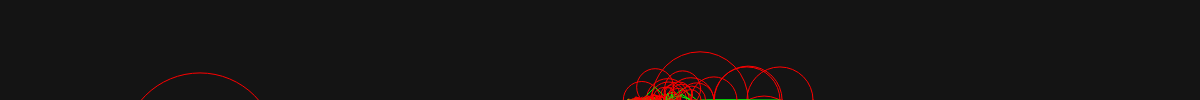
Frame 1 (no input)
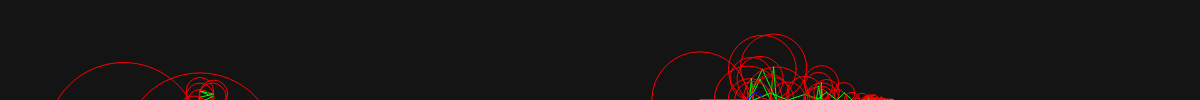
Frame 60 (no input)
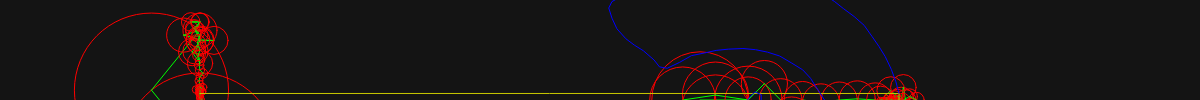
Frame 120 (the mouse pressed at the canvas centre since frame 60)

The p5.js sketch that drew these frames (run headless with seeded random() and noise() and a simulated clock; from frame 60 on, the mouse is pressed at the canvas centre):

// p5.js sketch
// ── sketch.js
/*

    P5.js transpose le fonctionnement de processing 5 en javascript,
    Il faut donc déclarer les variables et les fonctions, puis la
    fonction setup(), qui est appelée en première, et enfin la fonction
    draw, qui est appelée en boucle.

*/

// VARIABLES

var cheminX = [];
var cheminY = [];
var fourierX;
var fourierY;
var time = 0;
var path = [];
var precision = 2;

// SETUP

function setup() {
    // La page est vide, on crée donc un canva qui a la taille de la page.
    createCanvas(document.body.clientWidth, document.body.clientHeight);

    // La constante skip définit la précision (plus skip est grande, moins le tracé est précis)
    const skip = 10;
    var selectedDraw = drawing; // la variable qui stocke le chemin a dessiner.
    for (i = 0; i < selectedDraw.length; i += skip) {
        // On sépare les x et les y dans deux tableaux différents.
        cheminX.push(selectedDraw[i].x);
        cheminY.push(selectedDraw[i].y);
    }
    // On calcule les transformée de Fourier pour x et y.
    fourierX = dft(cheminX);
    fourierY = dft(cheminY);

    fourierX.sort((a, b) => b.amp - a.amp);
    fourierY.sort((a, b) => b.amp - a.amp);
}

function epiCycles(x, y, rotation, fourier) {
    for (let i = 0; i < fourier.length / precision; i++) {
        let prevx = x;
        let prevy = y;
        let freq = fourier[i].freq;
        let radius = fourier[i].amp;
        let phase = fourier[i].phase;
        x += radius * cos(freq * time + phase + rotation);
        y += radius * sin(freq * time + phase + rotation);

        // Dessin des cercles sur le coté
        stroke(255, 100);
        noFill();
        stroke(255, 0, 0);
        // Les cercles des épicycles, en haut et à gauche.
        ellipse(prevx, prevy, radius * 2);
        stroke(0, 255, 0);
        // Les lignes dans les cercles.
        line(prevx, prevy, x, y);
        stroke(255);
    }
    return createVector(x, y);
}

// DRAW

function draw() {
    background(20);

    let xVector = epiCycles(width / 2 + 100, 100, 0, fourierX);
    let yVector = epiCycles(200, height / 2 + 100, HALF_PI, fourierY);
    let v = createVector(xVector.x, yVector.y);
    path.unshift(v);
    stroke(200, 200, 0); // jaune
    //Les deux lignes
    line(xVector.x, xVector.y, v.x, v.y);
    line(yVector.x, yVector.y, v.x, v.y);

    beginShape();
    noFill();
    for (let i = 0; i < path.length; i++) {
        vertex(path[i].x, path[i].y);
    }
    stroke(0, 0, 255);
    endShape(); // C'est cette ligne qui affiche tout le dessin.
    stroke(255);

    const dt = TWO_PI / fourierY.length;
    time += dt;

    if (time > TWO_PI * 2) {
        // noLoop();
        time = 0;
        path = [];
    }
}

// ── codingtrain.js
/*

    Les Coordonnées par modèles, avec le nom du modèle, ainsi qu'un tableau de coordonnées vide, pour le chemin qu'entrera l'utilisateur

*/

var drawing = [
  { x: -75.23920093800275, y: -9.276916512631997 },
  { x: -73.99534065831229, y: -9.582732689485699 },
  { x: -72.74106439694725, y: -9.89162195029445 },
  { x: -71.4876893765498, y: -10.200732827734575 },
  { x: -70.23509740158319, y: -10.510035772921889 },
  { x: -68.98192922337502, y: -10.820003568003328 },
  { x: -67.72920427842959, y: -11.130281626368685 },
  { x: -66.47577016026378, y: -11.44115066241771 },
  { x: -65.22337025304437, y: -11.752211766213923 },
  { x: -63.97037936814129, y: -12.063908171020076 },
  { x: -62.718127205342796, y: -12.376092132415248 },
  { x: -61.46532838818692, y: -12.689014815915003 },
  { x: -60.21245569882057, y: -13.002602349308878 },
  { x: -58.96055812263228, y: -13.316706988175959 },
  { x: -57.708867388633266, y: -13.631609446915984 },
  { x: -56.45698458688706, y: -13.947679086581244 },
  { x: -55.205279078445955, y: -14.26490113272965 },
  { x: -53.95457823206708, y: -14.583246036477012 },
  { x: -52.703685317941016, y: -14.903703685443475 },
  { x: -51.4546244346343, y: -15.226096786323936 },
  { x: -50.20482482922301, y: -15.552168723285197 },
  { x: -48.95740390898846, y: -15.881313744201512 },
  { x: -47.70490058067441, y: -16.19289195347093 },
  { x: -46.448230859690526, y: -16.486223726757242 },
  { x: -45.188059595930945, y: -16.76634714881368 },
  { x: -43.92584945916273, y: -17.036571694668755 },
  { x: -42.66235394593253, y: -17.29898056065738 },
  { x: -41.39749918402992, y: -17.555272807620092 },
  { x: -40.131196526802334, y: -17.806852007555587 },
  { x: -38.863977854165064, y: -18.05438301035799 },
  { x: -37.596847828180344, y: -18.298604538131876 },
  { x: -36.32874268901758, y: -18.540255312981827 },
  { x: -35.0599579255186, y: -18.77966037263386 },
  { x: -33.79075947764106, y: -19.017455018097905 },
  { x: -32.52221110521555, y: -19.25356537716351 },
  { x: -31.253544537253305, y: -19.488479006419706 },
  { x: -29.984612029333412, y: -19.72252094359249 },
  { x: -28.71429072385691, y: -19.956178745270893 },
  { x: -27.44445697496943, y: -20.189023952634262 },
  { x: -26.175494918165356, y: -20.42161799448207 },
  { x: -24.905306582667677, y: -20.654108615235238 },
  { x: -23.63604903702177, y: -20.886436717125402 },
  { x: -22.36623006257638, y: -21.118853465668114 },
  { x: -21.096662253646553, y: -21.351462281958014 },
  { x: -19.826444369264692, y: -21.584440459300207 },
  { x: -18.556994755871592, y: -21.817581155505405 },
  { x: -17.28748604471013, y: -22.051224182741716 },
  { x: -16.017755716917293, y: -22.285472962103785 },
  { x: -14.74892663009204, y: -22.5201649747286 },
  { x: -13.479875926635414, y: -22.75555138613172 },
  { x: -12.210618380989507, y: -22.99172084296569 },
  { x: -10.94184839193262, y: -23.22859947302006 },
  { x: -9.672413552981615, y: -23.466423667368293 },
  { x: -8.404175443840026, y: -23.70494226049483 },
  { x: -7.135878236930072, y: -23.944332545704768 },
  { x: -5.867004826778547, y: -24.178699520603566 },
  { x: -4.596609649091586, y: -24.405369011172652 },
  { x: -3.324899546058476, y: -24.625286581705883 },
  { x: -2.0526575631100683, y: -24.83922050319202 },
  { x: -0.7790415570471436, y: -25.04773220443055 },
  { x: 0.4963769309509546, y: -25.25179679859951 },
  { x: 1.7707464335605503, y: -25.45110402241498 },
  { x: 3.0469036436632275, y: -25.646658537939192 },
  { x: 4.323592733681202, y: -25.83862286403514 },
  { x: 5.599735169341788, y: -26.027085647355396 },
  { x: 6.877030011485517, y: -26.21253444448896 },
  { x: 8.154768086891993, y: -26.395102225414664 },
  { x: 9.433097139982134, y: -26.57502538120598 },
  { x: 10.711780779682472, y: -26.7524664307259 },
  { x: 11.990449644940718, y: -26.927395825090258 },
  { x: 13.26953219457753, y: -27.100109053140876 },
  { x: 14.54889545861408, y: -27.270783408182858 },
  { x: 15.829233835828676, y: -27.439433664658292 },
  { x: 17.109232400875165, y: -27.60617801810391 },
  { x: 18.38983671804741, y: -27.771090340730176 },
  { x: 19.66982050865181, y: -27.934200181421264 },
  { x: 20.95038050249778, y: -28.095625735713913 },
  { x: 22.231014368554202, y: -28.25555907135531 },
  { x: 23.512327858946843, y: -28.413852443924547 },
  { x: 24.792858303908634, y: -28.570653597842526 },
  { x: 26.07427521539591, y: -28.726095503088086 },
  { x: 27.355633029114827, y: -28.880074738566574 },
  { x: 28.637729564938322, y: -29.032842469793557 },
  { x: 29.920092040719464, y: -29.18435437344275 },
  { x: 31.202159027658777, y: -29.334418381766973 },
  { x: 32.48493518781848, y: -29.483344758050144 },
  { x: 33.76717946806289, y: -29.63104485563971 },
  { x: 35.04951239495985, y: -29.777577772304042 },
  { x: 36.331904419625175, y: -29.9228400869485 },
  { x: 37.61533065523691, y: -30.067053416204452 },
  { x: 38.8976044843655, y: -30.210025692324713 },
  { x: 40.180942073324694, y: -30.351993306382745 },
  { x: 41.463836429021136, y: -30.49279373951554 },
  { x: 42.747055822443585, y: -30.632397442838922 },
  { x: 44.03089574243389, y: -30.77089306300543 },
  { x: 45.314410624698176, y: -30.908177178920432 },
  { x: 46.59801415361501, y: -31.044294113910198 },
  { x: 47.88129264480583, y: -31.179096123553812 },
  { x: 49.16557579805888, y: -31.312391140104083 },
  { x: 50.44953391358591, y: -31.443898449161274 },
  { x: 51.73833804611899, y: -31.51753426854573 },
  { x: 53.02817638959848, y: -31.56809240938313 },
  { x: 54.31822157526724, y: -31.618650550220536 },
  { x: 55.60885773861967, y: -31.669238239942118 },
  { x: 56.898577886562414, y: -31.719781606337428 },
  { x: 58.18862307223119, y: -31.77035452161692 },
  { x: 59.47881600232087, y: -31.82092743689641 },
  { x: 60.7690975790631, y: -31.871500352175907 },
  { x: 62.05834494485892, y: -31.922028944129124 },
  { x: 63.348626521601155, y: -31.972601859408616 },
  { x: 63.86635252137445, y: -32.90184039475881 },
  { x: 64.08259125582687, y: -34.17465858094878 },
  { x: 64.29874134362676, y: -35.4468857894551 },
  { x: 64.5149209803108, y: -36.719231193498146 },
  { x: 64.73113016587905, y: -37.99193118415139 },
  { x: 64.94728025367894, y: -39.264158392657706 },
  { x: 65.16348943924717, y: -40.536725413332135 },
  { x: 65.37987591812052, y: -41.81035619383715 },
  { x: 65.59605555480458, y: -43.08281979341693 },
  { x: 65.32721980650611, y: -43.774559172144905 },
  { x: 64.11187420005238, y: -43.33475357996262 },
  { x: 62.89889250433333, y: -42.89577535653747 },
  { x: 61.6853198309306, y: -42.45660506536513 },
  { x: 60.470978886539115, y: -42.01715405979305 },
  { x: 59.256667491031806, y: -41.57768827977888 },
  { x: 58.04333120870255, y: -41.138606635259094 },
  { x: 56.82966988864727, y: -40.69939202076048 },
  { x: 57.2427041917596, y: -41.5190337446753 },
  { x: 57.97235478889458, y: -42.58396075619459 },
  { x: 58.70250771706067, y: -43.64958216649219 },
  { x: 59.43198102089055, y: -44.71421368916966 },
  { x: 60.16118838476278, y: -45.77846107635274 },
  { x: 60.89107537297122, y: -46.84369835115597 },
  { x: 61.62108055671639, y: -47.90911291926428 },
  { x: 62.35055386054627, y: -48.973744441941754 },
  { x: 63.080027164376155, y: -50.038390739061306 },
  { x: 63.27333596470244, y: -51.26939725413211 },
  { x: 63.27259724259786, y: -52.55997431971617 },
  { x: 63.27185852049328, y: -53.850669580836964 },
  { x: 63.2711197983887, y: -55.14171942856796 },
  { x: 63.270381076284124, y: -56.4318237120051 },
  { x: 63.26964235417954, y: -57.72228258205242 },
  { x: 63.26890363207497, y: -59.01368701639362 },
  { x: 63.26816490997039, y: -60.30438227751441 },
  { x: 62.25818404858969, y: -60.159725714995716 },
  { x: 61.04357716424055, y: -59.72382057552561 },
  { x: 59.82784742229245, y: -59.28753130056113 },
  { x: 58.6134473801326, y: -58.851714807743576 },
  { x: 57.39827906698398, y: -58.41561760052629 },
  { x: 56.183553987098115, y: -57.979682912171995 },
  { x: 54.96806063622348, y: -57.54346750941798 },
  { x: 53.75389698513709, y: -57.107724888810885 },
  { x: 52.53884686752521, y: -56.67167200491988 },
  { x: 51.324121787639335, y: -56.23573731656558 },
  { x: 50.109721745479476, y: -55.79992082374804 },
  { x: 48.894228394604845, y: -55.36370542099401 },
  { x: 47.680182939055186, y: -54.92800712371319 },
  { x: 46.46489643036984, y: -54.49186559316963 },
  { x: 45.728597334293646, y: -53.794571024215216 },
  { x: 46.02172226539068, y: -52.5367488967482 },
  { x: 46.31458125653006, y: -51.28021214574315 },
  { x: 46.60744024766944, y: -50.023660620296006 },
  { x: 46.90035833657719, y: -48.766754508238655 },
  { x: 47.19321732771657, y: -47.51009956169687 },
  { x: 47.48616496550851, y: -46.253208224081625 },
  { x: 47.77905350553207, y: -44.99642030756101 },
  { x: 48.072001143324, y: -43.73941077440902 },
  { x: 48.364948781115935, y: -42.48240124125704 },
  { x: 48.65798506556042, y: -41.22505189593695 },
  { x: 48.950991801120715, y: -39.967805971711506 },
  { x: 49.24393943891264, y: -38.71079643855952 },
  { x: 49.53691662558876, y: -37.45378690540753 },
  { x: 49.82998245891743, y: -36.196201169013975 },
  { x: 50.122930096709354, y: -34.93919163586199 },
  { x: 50.41590728338547, y: -33.68218210271001 },
  { x: 50.7088549211774, y: -32.42517256955802 },
  { x: 51.27247033808715, y: -31.518627577260506 },
  { x: 52.56287011036612, y: -31.555608005815742 },
  { x: 53.85291529603489, y: -31.592588434370978 },
  { x: 55.14307867724039, y: -31.629568862926217 },
  { x: 56.43371484059281, y: -31.66656406592354 },
  { x: 57.72423280840851, y: -31.703544494478777 },
  { x: 59.01439618961401, y: -31.74052492303401 },
  { x: 60.30444137528278, y: -31.777505351589244 },
  { x: 61.594486560951545, y: -31.81447100570239 },
  { x: 62.885240919840705, y: -31.851466208699716 },
  { x: 64.17528610550947, y: -31.888446637254955 },
  { x: 65.46544948671497, y: -31.92542706581019 },
  { x: 66.75564241680466, y: -31.962407494365422 },
  { x: 68.04627858015708, y: -31.999387922920658 },
  { x: 69.33667835243605, y: -32.036383125917986 },
  { x: 70.62672353810481, y: -32.073348780031125 },
  { x: 71.91700511484704, y: -32.11034398302846 },
  { x: 73.20716849605255, y: -32.147309637141596 },
  { x: 74.4979228549417, y: -32.18430484013893 },
  { x: 75.17606974694542, y: -31.52115400685817 },
  { x: 75.3121719074931, y: -30.237653899035976 },
  { x: 75.44830361692496, y: -28.954050370119138 },
  { x: 75.58443532635681, y: -27.670417292318117 },
  { x: 75.72053748690449, y: -26.387050154474746 },
  { x: 75.85661009856798, y: -25.10377166328393 },
  { x: 75.99268271023146, y: -23.82052272097729 },
  { x: 76.1288439685475, y: -22.5366680265449 },
  { x: 76.264916580211, y: -21.253404309796167 },
  { x: 76.40101874075867, y: -19.97014059304744 },
  { x: 76.53709135242215, y: -18.68687687629871 },
  { x: 76.67319351296983, y: -17.40361315954998 },
  { x: 76.8093252224017, y: -16.11987666065432 },
  { x: 76.94539783406518, y: -14.836731139442325 },
  { x: 77.08147044572868, y: -13.553467422693595 },
  { x: 77.21760215516052, y: -12.269849119334667 },
  { x: 77.35376341347657, y: -10.985772808270902 },
  { x: 77.48986557402425, y: -9.702272700448706 },
  { x: 77.62596773457192, y: -8.418772592626512 },
  { x: 77.7620698951196, y: -7.13539068034105 },
  { x: 77.89817205566726, y: -5.8518905725188555 },
  { x: 78.03433331398331, y: -4.56791768254973 },
  { x: 78.17043547453098, y: -3.2844914469379933 },
  { x: 78.30656718396283, y: -2.0009765646737065 },
  { x: 78.44266934451052, y: -0.7173730357568712 },
  { x: 78.57883060282656, y: 0.5664816586755216 },
  { x: 78.71493276337422, y: 1.8499817664977163 },
  { x: 78.8510053750377, y: 3.1331272877097125 },
  { x: 78.98713708446957, y: 4.41674559106864 },
  { x: 79.12329834278562, y: 5.700703706595674 },
  { x: 79.2593709544491, y: 6.984100393323228 },
  { x: 79.39547311499678, y: 8.267467531166597 },
  { x: 79.53157527554444, y: 9.55084944345206 },
  { x: 79.6677069849763, y: 10.834467746810986 },
  { x: 79.80380914552397, y: 12.118086050169916 },
  { x: 79.93994085495584, y: 13.401586157992108 },
  { x: 80.07604301550352, y: 14.685086265814304 },
  { x: 80.21217472493537, y: 15.96870456917323 },
  { x: 80.34830643436722, y: 17.252662684700265 },
  { x: 80.48440859491488, y: 18.536044596985725 },
  { x: 80.62051075546258, y: 19.81942650927119 },
  { x: 80.75661291601025, y: 21.102690226019917 },
  { x: 80.89274462544209, y: 22.38666311598904 },
  { x: 81.02884678598978, y: 23.669926832737776 },
  { x: 81.16494894653745, y: 24.9535451360967 },
  { x: 81.3010806559693, y: 26.237045243918896 },
  { x: 81.43721236540117, y: 27.520781742814552 },
  { x: 81.57337362371719, y: 28.804739858341588 },
  { x: 81.70947578426488, y: 30.088121770627048 },
  { x: 81.84551884704418, y: 31.371252517396954 },
  { x: 81.98168010536023, y: 32.655107211829346 },
  { x: 82.11784136367626, y: 33.939080101798474 },
  { x: 82.25391397533976, y: 35.2223438185472 },
  { x: 82.39004568477161, y: 36.505843926369394 },
  { x: 82.52614784531927, y: 37.789447455286236 },
  { x: 82.6623386525195, y: 39.07353854079209 },
  { x: 82.79844081306719, y: 40.357038648614285 },
  { x: 82.93454297361485, y: 41.640538756436484 },
  { x: 83.07064513416253, y: 42.92403886425867 },
  { x: 83.2067472947102, y: 44.20753897208087 },
  { x: 83.34293810191042, y: 45.49161528314464 },
  { x: 83.4790402624581, y: 46.774997195430096 },
  { x: 83.6150833252374, y: 48.05802452110537 },
  { x: 83.75154007239529, y: 49.341849666653566 },
  { x: 83.894586220726, y: 50.624950864539294 },
  { x: 84.03763236905671, y: 51.90781567135155 },
  { x: 84.18064896850325, y: 53.1906952526059 },
  { x: 84.32366556794977, y: 54.4733236683447 },
  { x: 84.46674126516469, y: 55.75654306176715 },
  { x: 84.6097874134954, y: 57.03964425965287 },
  { x: 84.75277446405775, y: 58.32215447985493 },
  { x: 84.89579106350429, y: 59.60490109113045 },
  { x: 85.03880766295083, y: 60.88776589794271 },
  { x: 85.18188336016574, y: 62.17086709582843 },
  { x: 85.32487041072808, y: 63.45337731603049 },
  { x: 85.4679165590588, y: 64.73636031837948 },
  { x: 85.61093315850533, y: 66.01934332072847 },
  { x: 85.75400885572023, y: 67.30256271415092 },
  { x: 85.89708455293514, y: 68.58578210757337 },
  { x: 86.04010115238168, y: 69.86852871884889 },
  { x: 86.18308820294402, y: 71.15103893905096 },
  { x: 86.32616390015893, y: 72.4342583324734 },
  { x: 86.46918049960546, y: 73.71700494374893 },
  { x: 86.61213800128364, y: 74.99927877287753 },
  { x: 86.75518414961434, y: 76.28226177522652 },
  { x: 86.89820074906088, y: 77.56500838650203 },
  { x: 87.04127644627579, y: 78.84834597546123 },
  { x: 87.18426349683813, y: 80.13097439120003 },
  { x: 87.32733919405304, y: 81.41407558908575 },
  { x: 87.47032624461539, y: 82.69670400482453 },
  { x: 87.6134019418303, y: 83.98004159378372 },
  { x: 87.756448090161, y: 85.26302459613271 },
  { x: 87.89949423849173, y: 86.54585985406078 },
  { x: 88.04251083793827, y: 87.82857691645212 },
  { x: 88.18555698626898, y: 89.11161901656948 },
  { x: 88.3286031345997, y: 90.39463156780265 },
  { x: 88.47159018516204, y: 91.677348630194 },
  { x: 88.61463633349277, y: 92.96015433923789 },
  { x: 88.7576824818235, y: 94.24328508600779 },
  { x: 88.9007286301542, y: 95.52629763724096 },
  { x: 89.04371568071656, y: 96.80868966190629 },
  { x: 89.18667318239473, y: 98.09114078433997 },
  { x: 89.32971933072544, y: 99.37400559115223 },
  { x: 89.47279502794035, y: 100.65725453345887 },
  { x: 89.61578207850269, y: 101.93991249808184 },
  { x: 89.75879867794923, y: 103.22248181605228 },
  { x: 89.90181527739576, y: 104.50543526951708 },
  { x: 90.04489097461067, y: 105.7886842118237 },
  { x: 90.1879075740572, y: 107.07146037198342 },
  { x: 90.33095372238793, y: 108.3544433743324 },
  { x: 90.47399987071863, y: 109.63745592556559 },
  { x: 90.61701647016518, y: 110.92023208572529 },
  { x: 90.7600626184959, y: 112.20321508807429 },
  { x: 90.9031087668266, y: 113.48619809042327 },
  { x: 91.04615491515733, y: 114.7690924461197 },
  { x: 91.18914196571968, y: 116.05166176409014 },
  { x: 91.3321881140504, y: 117.3346743153233 },
  { x: 91.4752638112653, y: 118.61789370874577 },
  { x: 91.61825086182766, y: 119.90052212448454 },
  { x: 91.76126746127419, y: 121.18320963799171 },
  { x: 91.90434315848908, y: 122.46657677583508 },
  { x: 92.04735975793564, y: 123.74935293599478 },
  { x: 92.19040590626634, y: 125.03242458499633 },
  { x: 92.33342250571287, y: 126.31514164738766 },
  { x: 92.47643910515943, y: 127.59785870977902 },
  { x: 92.61951480237431, y: 128.881166749854 },
  { x: 92.76253140182085, y: 130.16400200778207 },
  { x: 92.84665707509033, y: 130.91817817878908 },
  { x: 92.70384731783308, y: 129.63513607867174 },
  { x: 92.56094891392328, y: 128.35165074529164 },
  { x: 92.41813915666602, y: 127.06896323178447 },
  { x: 92.27532939940876, y: 125.7861279738564 },
  { x: 92.13251964215152, y: 124.50329271592832 },
  { x: 91.98968033601007, y: 123.22010287139005 },
  { x: 91.84684102986864, y: 121.93717896680944 },
  { x: 91.7040312726114, y: 120.65425506222881 },
  { x: 91.56122151535413, y: 119.3714789020691 },
  { x: 91.41838220921271, y: 118.08852544860429 },
  { x: 91.27554290307127, y: 116.80533560406603 },
  { x: 91.13273314581402, y: 115.52250034613796 },
  { x: 90.98989383967258, y: 114.23951734378898 },
  { x: 90.84708408241534, y: 112.9566525369767 },
  { x: 90.70427432515807, y: 111.67372863239608 },
  { x: 90.561494116785, y: 110.39136615661494 },
  { x: 90.41868435952775, y: 109.1085013498027 },
  { x: 90.2758450533863, y: 107.82542970080114 },
  { x: 90.13303529612905, y: 106.5425648939889 },
  { x: 89.99019598998763, y: 105.25943414721898 },
  { x: 89.84735668384619, y: 103.97656934040673 },
  { x: 89.70457647547312, y: 102.69385227801538 },
  { x: 89.56176671821586, y: 101.41107611785567 },
  { x: 89.41889786319024, y: 100.12788627331742 },
  { x: 89.276088105933, y: 98.84505101538934 },
  { x: 89.13327834867574, y: 97.56224530634545 },
  { x: 88.99049814030268, y: 96.2795282439541 },
  { x: 88.84762928527705, y: 94.99624975276328 },
  { x: 88.7048195280198, y: 93.71365088590868 },
  { x: 88.56206886853091, y: 92.43122931235916 },
  { x: 88.41922956238948, y: 91.14827585889437 },
  { x: 88.27641980513222, y: 89.86538150319792 },
  { x: 88.13352140122241, y: 88.58171887651271 },
  { x: 87.99074119284934, y: 87.29912000965813 },
  { x: 87.8479314355921, y: 86.01640294726677 },
  { x: 87.70509212945065, y: 84.73324265161268 },
  { x: 87.56219372554087, y: 83.44981641600094 },
  { x: 87.4194135171678, y: 82.16712890249379 },
  { x: 87.27663330879471, y: 80.88470732894427 },
  { x: 87.13388264930585, y: 79.6024039509315 },
  { x: 86.99110244093275, y: 78.31974598630852 },
  { x: 86.84829268367551, y: 77.0371766683381 },
  { x: 86.70545337753408, y: 75.75401637268402 },
  { x: 86.56270271804519, y: 74.47171299467124 },
  { x: 86.41986341190375, y: 73.18867089455388 },
  { x: 86.27702410576232, y: 71.90545150113142 },
  { x: 86.13418479962087, y: 70.62255714543498 },
  { x: 85.99137504236363, y: 69.33978098527528 },
  { x: 85.84856528510637, y: 68.05697527623138 },
  { x: 85.70569643008075, y: 66.7736376872722 },
  { x: 85.56291622170768, y: 65.49097972264923 },
  { x: 85.42007691556626, y: 64.20784897587933 },
  { x: 85.27726715830899, y: 62.925102364603795 },
  { x: 85.13439830328338, y: 61.64167612899207 },
  { x: 85.21565773478709, y: 60.56512163154669 },
  { x: 86.50570292045586, y: 60.60188044347055 },
  { x: 87.79562991058789, y: 60.63860970651023 },
  { x: 89.08605923175104, y: 60.675338969549905 },
  { x: 90.37645900403, y: 60.71209778147377 },
  { x: 91.66656328746713, y: 60.74882704451345 },
  { x: 92.95693351086193, y: 60.78558585643731 },
  { x: 94.24733328314089, y: 60.82231511947698 },
  { x: 95.53808764203004, y: 60.85907393140084 },
  { x: 96.82828057211972, y: 60.89580319444053 },
  { x: 98.11811891559921, y: 60.93253245748021 },
  { x: 99.4086368834149, y: 60.96929126940407 },
  { x: 100.69903665569386, y: 61.00605008132793 },
  { x: 101.98934778132029, y: 61.0427793443676 },
  { x: 103.27948161364161, y: 61.07950860740729 },
  { x: 104.56964499484711, y: 61.116267419331145 },
  { x: 105.8598083760526, y: 61.152996682370826 },
  { x: 107.15026724609993, y: 61.1897259454105 },
  { x: 108.44054882284217, y: 61.22648475733436 },
  { x: 109.73041671520583, y: 61.263214020374036 },
  { x: 111.02075738971642, y: 61.299943283413725 },
  { x: 112.31139355306885, y: 61.336702095337586 },
  { x: 113.6013205432009, y: 61.37343135837726 },
  { x: 114.89115888668037, y: 61.410160621416935 },
  { x: 116.18120407234913, y: 61.44688988445662 },
  { x: 117.47184023570156, y: 61.483648696380484 },
  { x: 118.7617672258336, y: 61.52037795942016 },
  { x: 119.06263396458662, y: 60.61523653912135 },
  { x: 118.96231550278476, y: 59.32814624187089 },
  { x: 118.86196749209873, y: 58.04102639573625 },
  { x: 118.76167857918105, y: 56.75402474513836 },
  { x: 118.66136011737919, y: 55.46702309454046 },
  { x: 118.56110075334571, y: 54.18049422608949 },
  { x: 118.46078229154385, y: 52.89378806433342 },
  { x: 118.360463829742, y: 51.60650569933578 },
  { x: 118.2602044657085, y: 50.32002115421109 },
  { x: 118.15988600390665, y: 49.032960405844825 },
  { x: 118.05959709098897, y: 47.7461655974362 },
  { x: 117.95930817807131, y: 46.4595185334485 },
  { x: 117.85896016738526, y: 45.172310040661316 },
  { x: 117.75867125446759, y: 43.885367487831786 },
  { x: 117.65838234154992, y: 42.598543130538985 },
  { x: 117.55806387974806, y: 41.311674449919906 },
  { x: 117.45771586906201, y: 40.02414091940671 },
  { x: 117.35739740726015, y: 38.73710971992463 },
  { x: 116.43765883817485, y: 38.366108704562855 },
  { x: 115.14764320139027, y: 38.40880684220753 },
  { x: 113.85691839138529, y: 38.4515197542943 },
  { x: 112.56696185236909, y: 38.49421789193899 },
  { x: 111.2769462155845, y: 38.53691602958366 },
  { x: 109.98687148103154, y: 38.579614167228335 },
  { x: 108.69682629536278, y: 38.62231230487302 },
  { x: 107.4068402074624, y: 38.6650104425177 },
  { x: 106.1168245706778, y: 38.70770858016237 },
  { x: 104.8273408138085, y: 38.75039194336496 },
  { x: 103.53711833483464, y: 38.79310485545173 },
  { x: 102.24674811143987, y: 38.835802993096415 },
  { x: 100.95679157242364, y: 38.87850113074109 },
  { x: 99.66665774010234, y: 38.92119926838576 },
  { x: 98.95789820408486, y: 39.48400209098048 },
  { x: 99.05803937258162, y: 40.77137310263067 },
  { x: 99.15812144331001, y: 42.05812358771301 },
  { x: 99.25820351403839, y: 43.344785426142806 },
  { x: 99.35828558476679, y: 44.631565460109336 },
  { x: 99.45842675326354, y: 45.919084216180444 },
  { x: 99.55850882399193, y: 47.20574605461024 },
  { x: 99.65862044360452, y: 48.492939772955324 },
  { x: 99.75873206321708, y: 49.77983800245858 },
  { x: 99.85881413394547, y: 51.066544164214655 },
  { x: 99.95892575355806, y: 52.353678784791384 },
  { x: 100.05900782428644, y: 53.64057701429464 },
  { x: 100.15914899278322, y: 54.927874153734365 },
  { x: 100.25920151462742, y: 56.214314375532794 },
  { x: 100.35928358535581, y: 57.50102053728886 },
  { x: 100.45936565608419, y: 58.78760850350819 },
  { x: 100.55947727569676, y: 60.07469880075865 },
  { x: 101.08592019630409, y: 60.916044180106 },
  { x: 102.37611312639378, y: 60.95877186663486 },
  { x: 103.66586282322072, y: 61.00147000427954 },
  { x: 104.95587846000531, y: 61.04416814192421 },
  { x: 106.24604184121078, y: 61.08689582845308 },
  { x: 107.53650071125813, y: 61.129623514981944 },
  { x: 108.82651634804272, y: 61.1723512015108 },
  { x: 110.11650243594312, y: 61.215049339155485 },
  { x: 111.40663626826442, y: 61.25777702568434 },
  { x: 112.69697694277502, y: 61.300504712213204 },
  { x: 113.98776085054837, y: 61.34323239874206 },
  { x: 115.2778651339855, y: 61.38596008527092 },
  { x: 116.56799896630682, y: 61.42868777179979 },
  { x: 117.85833964081742, y: 61.47141545832864 },
  { x: 119.1487098642122, y: 61.514143144857506 },
  { x: 120.43857775657587, y: 61.556841282502184 },
  { x: 121.72841610005536, y: 61.59953942014687 },
  { x: 123.01908181229197, y: 61.6422966555599 },
  { x: 124.30924519349745, y: 61.68499479320459 },
  { x: 125.59994045461826, y: 61.72775202861764 },
  { x: 126.88974924921355, y: 61.77045016626231 },
  { x: 128.17890796835684, y: 61.813148303906985 },
  { x: 129.46865766518377, y: 61.85584644155167 },
  { x: 130.7596188662622, y: 61.898574128080526 },
  { x: 132.04916172089986, y: 61.94127226572521 },
  { x: 133.33905916214772, y: 61.98399995225407 },
  { x: 133.85885358381384, y: 61.29497907087095 },
  { x: 133.7507637654718, y: 60.00856839795671 },
  { x: 133.64264439824558, y: 58.72174404066391 },
  { x: 133.53455457990356, y: 57.43556975882314 },
  { x: 133.42646476156153, y: 56.14909998814054 },
  { x: 133.31843404098785, y: 54.8632211951416 },
  { x: 133.21034422264583, y: 53.576958266648276 },
  { x: 133.10228395318796, y: 52.29081353369169 },
  { x: 132.9941350370776, y: 51.00398917639889 },
  { x: 132.88607476761973, y: 49.71785921788439 },
  { x: 132.77804404704608, y: 48.43211339486428 },
  { x: 132.66995422870403, y: 47.14567317306585 },
  { x: 132.56192350813038, y: 45.8600012222562 },
  { x: 132.45386323867254, y: 44.573974684836344 },
  { x: 132.34571432256215, y: 43.287017357564714 },
  { x: 132.23765405310428, y: 42.000857850166035 },
  { x: 132.12956423476226, y: 40.71459492167271 },
  { x: 132.0215630630728, y: 39.42932188079953 },
  { x: 131.91347324473077, y: 38.142925982327384 },
  { x: 131.8054129752729, y: 36.856677828276155 },
  { x: 131.6972640591625, y: 35.56963185435198 },
  { x: 131.58920378970467, y: 34.283753061353046 },
  { x: 131.48111397136262, y: 32.99706167403907 },
  { x: 131.3729946041364, y: 31.7103407378409 },
  { x: 131.2648752369102, y: 30.42385619271621 },
  { x: 131.15681496745236, y: 29.137844429738447 },
  { x: 131.0488137957629, y: 27.85246796777062 },
  { x: 130.94072397742084, y: 26.565953873761746 },
  { x: 130.83257506131045, y: 25.278996546490117 },
  { x: 130.7245147918526, y: 23.99285181353353 },
  { x: 130.61645452239475, y: 22.706751403903215 },
  { x: 130.5083942529369, y: 21.42091693423055 },
  { x: 130.4002748857107, y: 20.134136900264025 },
  { x: 130.29224416513702, y: 18.848331979475542 },
  { x: 130.18424299344755, y: 17.56301461527608 },
  { x: 130.07612362622135, y: 16.27638232573047 },
  { x: 129.96803380787932, y: 14.989986427258328 },
  { x: 129.8598848917689, y: 13.702970002218336 },
  { x: 129.75185417119525, y: 12.417105983661488 },
  { x: 129.64367570620067, y: 11.129616776474565 },
  { x: 129.53558588785864, y: 9.843161780234054 },
  { x: 129.42749606951662, y: 8.55704659616165 },
  { x: 129.31943580005876, y: 7.270975735415518 },
  { x: 129.21137553060092, y: 5.984963972437754 },
  { x: 129.1032857122589, y: 4.698449878428876 },
  { x: 128.9951663450327, y: 3.411728942230716 },
  { x: 128.88710607557482, y: 2.1256728559266773 },
  { x: 128.77904580611698, y: 0.8397201907172799 },
  { x: 128.67098553665915, y: -0.4463211211446672 },
  { x: 128.5628957183171, y: -1.7328056662693618 },
  { x: 128.45483544885926, y: -3.018773105920851 },
  { x: 128.34677517940142, y: -4.304962162203714 },
  { x: 128.23871490994355, y: -5.590767082992197 },
  { x: 128.13062509160153, y: -6.877133432580158 },
  { x: 128.0225352732595, y: -8.163544105494394 },
  { x: 127.91447500380166, y: -9.449703612893074 },
  { x: 127.80638518545962, y: -10.735981315828488 },
  { x: 127.69832491600178, y: -12.022288567648081 },
  { x: 127.59020554877557, y: -13.308773112772778 },
  { x: 127.48214527931772, y: -14.595006492381914 },
  { x: 127.37411455874405, y: -15.880722766517847 },
  { x: 127.2660838381704, y: -17.16626174734868 },
  { x: 127.15793492206, y: -18.45333727015704 },
  { x: 128.1419423142437, y: -18.611541996073722 },
  { x: 129.42374336122535, y: -18.461995093222708 },
  { x: 130.70575125039628, y: -18.312418641487508 },
  { x: 131.98778868845142, y: -18.16284218975231 },
  { x: 133.2702398108851, y: -18.013221414690836 },
  { x: 134.55218860228769, y: -17.86364496295564 },
  { x: 135.83431468699538, y: -17.714053736778347 },
  { x: 137.11652941835558, y: -17.564462510601057 },
  { x: 138.39909873632604, y: -17.4148121866554 },
  { x: 139.68110662549697, y: -17.265235734920203 },
  { x: 140.9626121836368, y: -17.11571838095337 },
  { x: 142.24512240383885, y: -16.966082831449807 },
  { x: 143.52754397738835, y: -16.816462056388332 },
  { x: 144.80931547548585, y: -16.666915153537317 },
  { x: 146.09108697358332, y: -16.517368250686303 },
  { x: 147.37309486275427, y: -16.367791798951103 },
  { x: 148.6553095941145, y: -16.218200572773814 },
  { x: 149.93731748328545, y: -16.068624121038617 },
  { x: 151.2192958235722, y: -15.919047669303415 },
  { x: 152.50124461497478, y: -15.76948599201031 },
  { x: 153.7836366396401, y: -15.619865216948835 },
  { x: 155.06638325091564, y: -15.470200118561088 },
  { x: 156.3486570800442, y: -15.320594117941706 },
  { x: 157.6302217359524, y: -15.171061989532783 },
  { x: 158.9123773695443, y: -15.021470763355493 },
  { x: 160.19500578528306, y: -14.871835213851929 },
  { x: 161.4764817945387, y: -14.722317859885095 },
  { x: 162.75851923259384, y: -14.572741408149897 },
  { x: 164.04026118180715, y: -14.42319450529888 },
  { x: 165.32253501093572, y: -14.273588504679502 },
  { x: 166.60495658448522, y: -14.123952955175936 },
  { x: 167.8869644736562, y: -13.974391277882829 },
  { x: 169.16947469385823, y: -13.824755728379264 },
  { x: 170.45139393637663, y: -13.675179276644064 },
  { x: 171.7328403967481, y: -13.525676697119325 },
  { x: 173.01473009038233, y: -13.376115019826218 },
  { x: 174.29620609963794, y: -13.226597665859385 },
  { x: 175.57780030443035, y: -13.077080311892555 },
  { x: 176.86057646459008, y: -12.927415213504807 },
  { x: 178.14231841380337, y: -12.77786831065379 },
  { x: 179.4246513407003, y: -12.628247535592317 },
  { x: 180.7062159966085, y: -12.478730181625485 },
  { x: 181.98854892350545, y: -12.329109406564012 },
  { x: 183.27102959482332, y: -12.179488631502538 },
  { x: 184.5530079351101, y: -12.02991217976734 },
  { x: 185.83474988432337, y: -11.880365276916324 },
  { x: 187.1166395779576, y: -11.730803599623219 },
  { x: 188.39900205373874, y: -11.581182824561743 },
  { x: 189.68130543175155, y: -11.431576823942363 },
  { x: 190.96310647873318, y: -11.282029921091349 },
  { x: 192.24520301455667, y: -11.132438694914057 },
  { x: 193.52818601690566, y: -10.982744047642127 },
  { x: 194.80983931946642, y: -10.833211919233204 },
  { x: 196.09205405082665, y: -10.683620693055913 },
  { x: 197.3738846466925, y: -10.534059015762805 },
  { x: 198.65621757358943, y: -10.384453015143423 },
  { x: 199.93813681610786, y: -10.234891337850318 },
  { x: 201.21990831420533, y: -10.085344434999302 },
  { x: 202.5022412411023, y: -9.93572365993783 },
  { x: 202.48841236330458, y: -9.93731929968372 },
  { x: 201.2057248497974, y: -10.086954849187284 },
  { x: 199.92371696062645, y: -10.236516526480392 },
  { x: 198.64164997368718, y: -10.386078203773497 },
  { x: 197.359612535632, y: -10.535639881066606 },
  { x: 196.07713186431414, y: -10.685245881685988 },
  { x: 194.7951239751432, y: -10.834807558979094 },
  { x: 193.51332292816156, y: -10.984339687388017 },
  { x: 192.2313150389906, y: -11.133886590239033 },
  { x: 190.94980948085077, y: -11.283389169763774 },
  { x: 189.66729926064872, y: -11.433009944825246 },
  { x: 188.38546866478285, y: -11.58254207323417 },
  { x: 187.10369716668538, y: -11.732074201643094 },
  { x: 185.82133469090425, y: -11.881665427820383 },
  { x: 184.5390904106598, y: -12.031241879555582 },
  { x: 183.25714161925725, y: -12.180788782406598 },
  { x: 181.97525192562304, y: -12.330335685257614 },
  { x: 180.69318493868371, y: -12.479897362550721 },
  { x: 179.41123614728116, y: -12.629444265401736 },
  { x: 178.1287554759633, y: -12.779065040463209 },
  { x: 176.8464816468347, y: -12.928641492198407 },
  { x: 175.56447375766376, y: -13.078203169491514 },
  { x: 174.2826431617979, y: -13.22773529790044 },
  { x: 173.00007384382747, y: -13.377356072961911 },
  { x: 171.71791821023558, y: -13.52693252469711 },
  { x: 170.4362058099065, y: -13.676449878663943 },
  { x: 169.15428656738808, y: -13.825996781514958 },
  { x: 167.87192409160693, y: -13.975602782134338 },
  { x: 166.58985710466766, y: -14.125149684985354 },
  { x: 165.30773101995996, y: -14.274726136720552 },
  { x: 164.0261368151676, y: -14.424228716245294 },
  { x: 162.74427667041755, y: -14.57377561909631 },
  { x: 161.46153005914204, y: -14.723411168599874 },
  { x: 160.17925623001344, y: -14.873002394777163 },
  { x: 158.89733698749504, y: -15.02254929762818 },
  { x: 157.61529954943992, y: -15.172110974921285 },
  { x: 156.33273023146947, y: -15.32173174998276 },
  { x: 155.05087008671947, y: -15.471263878391683 },
  { x: 153.76865535535924, y: -15.620840330126882 },
  { x: 152.48688385726177, y: -15.770372458535805 },
  { x: 151.20395995268115, y: -15.920037556923553 },
  { x: 149.92212935681528, y: -16.06956968533248 },
  { x: 148.6398850765709, y: -16.219146137067675 },
  { x: 147.35790673628412, y: -16.368707814360782 },
  { x: 146.07589884711317, y: -16.518254717211796 },
  { x: 144.7930635891851, y: -16.667905041157454 },
  { x: 143.51135118885597, y: -16.817437169566375 },
  { x: 142.22913645749577, y: -16.967013621301575 },
  { x: 140.94706947055644, y: -17.116575298594682 },
  { x: 139.6648842880804, y: -17.26615175032988 },
  { x: 138.382965045562, y: -17.415698653180897 },
  { x: 137.1010753519278, y: -17.56524555603191 },
  { x: 135.8189788161043, y: -17.71480723332502 },
  { x: 134.53649814478644, y: -17.8644132339444 },
  { x: 133.25416521788947, y: -18.01400446012169 },
  { x: 131.97242326867618, y: -18.163536588530615 },
  { x: 130.69059267281034, y: -18.313068716939537 },
  { x: 129.4083483925659, y: -18.462645168674737 },
  { x: 128.12604501455314, y: -18.61225116929412 },
  { x: 127.06863819405845, y: -19.027693706467375 },
  { x: 126.70669391169882, y: -20.26670796915181 },
  { x: 126.34477917822339, y: -21.50554493853115 },
  { x: 125.98265760255866, y: -22.745091081130877 },
  { x: 125.6207428690832, y: -23.98403147160485 },
  { x: 125.25879858672357, y: -25.22291276431046 },
  { x: 124.89688385324814, y: -26.461779282573982 },
  { x: 124.53485092423594, y: -27.701044710773974 },
  { x: 124.17290664187631, y: -28.940029424574227 },
  { x: 123.81099190840088, y: -30.17885161951147 },
  { x: 123.4491067238096, y: -31.417673814448715 },
  { x: 124.55541694762744, y: -31.419018288679048 },
  { x: 125.83819310778713, y: -31.269855521322413 },
  { x: 127.12008280142135, y: -31.118269745462758 },
  { x: 128.40206114170812, y: -30.96254712581746 },
  { x: 129.68170512014441, y: -30.794162809299674 },
  { x: 129.91162498797362, y: -31.789915882946175 },
  { x: 129.76571259787715, y: -33.07239655426405 },
  { x: 129.55473356480934, y: -34.34577616925351 },
  { x: 129.29544210610203, y: -35.60984788572527 },
  { x: 128.99587551825306, y: -36.8660743734464 },
  { x: 128.66200267586746, y: -38.11254972938709 },
  { x: 128.2973103472788, y: -39.35064797666185 },
  { x: 127.90472387202121, y: -40.58038388971277 },
  { x: 127.48672535636612, y: -41.80155062635057 },
  { x: 127.04502863559611, y: -43.01488690867983 },
  { x: 126.58176122937239, y: -44.219521044617146 },
  { x: 126.09801644640974, y: -45.41622130515128 },
  { x: 125.59500579095968, y: -46.605032013608515 },
  { x: 125.07382257173694, y: -47.7862043355044 },
  { x: 124.53573739076145, y: -48.95935413534455 },
  { x: 123.98154806790612, y: -50.12439276647642 },
  { x: 123.41175693420209, y: -51.282413537614794 },
  { x: 122.82701406510137, y: -52.43383013313822 },
  { x: 122.2283241226662, y: -53.577475372121484 },
  { x: 121.61624853569603, y: -54.71411752555333 },
  { x: 120.99155557517967, y: -55.84320993907638 },
  { x: 120.35448163219056, y: -56.965506109237296 },
  { x: 119.7052040000338, y: -58.08159701371975 },
  { x: 119.04493418296092, y: -59.190359794924774 },
  { x: 118.37331759436168, y: -60.29232633276768 },
  { x: 117.69008829427845, y: -61.3870533939857 },
  { x: 116.9946257561434, y: -62.47461485078931 },
  { x: 116.28675268665143, y: -63.55384352225326 },
  { x: 115.56617359696068, y: -64.62459166395664 },
  { x: 114.83244525380843, y: -65.68629784709996 },
  { x: 114.08500622839517, y: -66.73884387614653 },
  { x: 113.32356103187911, y: -67.78125463791825 },
  { x: 112.5481687620286, y: -68.81264366588965 },
  { x: 111.75773611012885, y: -69.83343941888138 },
  { x: 110.95223352729566, y: -70.8425042648524 },
  { x: 110.13115868249797, y: -71.83942451942414 },
  { x: 109.29522074895614, y: -72.82240508788246 },
  { x: 108.44344461349212, y: -73.79171191018503 },
  { x: 107.57535749395899, y: -74.74701994860582 },
  { x: 106.69095939035677, y: -75.6871472477775 },
  { x: 105.79025030268542, y: -76.61170228498466 },
  { x: 104.87325977982916, y: -77.51988724035435 },
  { x: 103.93978097959868, y: -78.41123671896067 },
  { x: 102.98960705980473, y: -79.28552910417224 },
  { x: 102.02365403585695, y: -80.14160460228491 },
  { x: 101.04189235887117, y: -80.9792120477831 },
  { x: 100.04449932215252, y: -81.79835144066679 },
  { x: 99.03182951231115, y: -82.59848351379968 },
  { x: 98.00417841818891, y: -83.3800515004445 },
  { x: 96.96249160407967, y: -84.1422797423914 },
  { x: 95.9077146342773, y: -84.88554498791378 },
  { x: 94.83981795989759, y: -85.61030524471644 },
  { x: 93.7597766941186, y: -86.31693726107272 },
  { x: 92.66824091239236, y: -87.00615759742409 },
  { x: 91.56654031450712, y: -87.67823958094921 },
  { x: 90.4547339982312, y: -88.33454984754155 },
  { x: 89.33409256558456, y: -88.97587144263201 },
  { x: 88.20603436300792, y: -89.6027140844727 },
  { x: 87.07070713492222, y: -90.21692457832508 },
  { x: 85.92855411459021, y: -90.81846598808393 },
  { x: 84.77532026268952, y: -91.39837761462068 },
  { x: 83.61094648145176, y: -91.95582470195721 },
  { x: 82.43634878628663, y: -92.49184884826094 },
  { x: 81.25294552363492, y: -93.00731435839421 },
  { x: 80.06120947564355, y: -93.50314463498779 },
  { x: 78.86125883784926, y: -93.98033695288281 },
  { x: 77.65465970111377, y: -94.43934931978416 },
  { x: 76.44182574981562, y: -94.88075055171232 },
  { x: 75.2226387884181, y: -95.30542711519283 },
  { x: 73.9977784412574, y: -95.71390350291989 },
  { x: 72.76774703936465, y: -96.10646781651434 },
  { x: 71.53328330484442, y: -96.48346725536528 },
  { x: 70.2942394932758, y: -96.84544847383015 },
  { x: 69.05123613122664, y: -97.19267741186655 },
  { x: 67.80391863208673, y: -97.52548649442159 },
  { x: 66.55293707130812, y: -97.84419337200019 },
  { x: 65.30000528417341, y: -98.14862075129729 },
  { x: 64.04264116441122, y: -98.43946303109117 },
  { x: 62.78143568970523, y: -98.71693444079216 },
  { x: 61.517777657612044, y: -98.98087246153727 },
  { x: 60.25276037684641, y: -99.23120322111602 },
  { x: 58.98348805675842, y: -99.46857679498046 },
  { x: 57.71155633709393, y: -99.69266075818352 },
  { x: 56.43773348884172, y: -99.9034551107252 },
  { x: 55.16284688075893, y: -100.100878593174 },
  { x: 53.8855372641731, y: -100.28513066049813 },
  { x: 52.60583418796845, y: -100.45614482770823 },
  { x: 51.32391494545005, y: -100.61382506093067 },
  { x: 50.04178886074237, y: -100.75769119079747 },
  { x: 48.75729886530004, y: -100.88798699560313 },
  { x: 47.471656463374565, y: -101.00444653539006 },
  { x: 46.184802557197585, y: -101.10689251685311 },
  { x: 44.897594064410406, y: -101.1948447706243 },
  { x: 43.60834669861458, y: -101.26832545836679 },
  { x: 42.32119730359577, y: -101.32454959774631 },
  { x: 41.03218632887341, y: -101.36139705632273 },
  { x: 39.7415206166368, y: -101.38027140609474 },
  { x: 38.4504707689058, y: -101.38259099350311 },
  { x: 37.15945047005899, y: -101.36920534896814 },
  { x: 35.86973032211624, y: -101.34126687897295 },
  { x: 34.57950784314237, y: -101.29949214395899 },
  { x: 33.28987634185217, y: -101.24456815548352 },
  { x: 32.00039258498288, y: -101.17710066567231 },
  { x: 30.712356723438575, y: -101.09769542665109 },
  { x: 29.425591463914138, y: -101.00686954389307 },
  { x: 28.138855753273887, y: -100.90498499122951 },
  { x: 26.853124704695862, y: -100.79241851693372 },
  { x: 25.568324445969612, y: -100.66936957597397 },
  { x: 24.284528849305584, y: -100.53634049938134 },
  { x: 23.00096964371502, y: -100.39323525328226 },
  { x: 21.719212920059636, y: -100.24062265369724 },
  { x: 20.43860860288739, y: -100.07844360285793 },
  { x: 19.15933398550339, y: -99.90697881516404 },
  { x: 17.881359519023448, y: -99.72616919284722 },
  { x: 16.604995466731488, y: -99.5363693225177 },
  { x: 15.32957697873339, y: -99.33718768146001 },
  { x: 14.055828002691642, y: -99.12909705182109 },
  { x: 12.78336440311186, y: -98.91175762143284 },
  { x: 11.512614638814703, y: -98.68537623248454 },
  { x: 10.244110589715465, y: -98.44989378720783 },
  { x: 8.97674417265728, y: -98.20505173286608 },
  { x: 7.711608696354925, y: -97.95088700556457 },
  { x: 6.445586753527075, y: -97.68664610875658 },
  { x: 5.183420940085128, y: -97.41300866677835 },
  { x: 3.9245793761137873, y: -97.12982693520895 },
  { x: 2.6669197675097736, y: -96.83611102642827 },
  { x: 1.4122445962082593, y: -96.53209733150973 },
  { x: 0.16053908776715398, y: -96.21743126384318 },
  { x: -1.0884331488870085, y: -95.89157355629224 },
  { x: -2.3340811360705644, y: -95.55416223502569 },
  { x: -3.5768776559304447, y: -95.20446596515997 },
  { x: -4.815847595288604, y: -94.84211538564283 },
  { x: -6.051448961849883, y: -94.46620925550666 },
  { x: -7.283356717888266, y: -94.07583155934178 },
  { x: -8.508763719406351, y: -93.67031744725405 },
  { x: -9.727847259709238, y: -93.24481351501645 },
  { x: -10.939809518923983, y: -92.80032442469111 },
  { x: -12.144443654861302, y: -92.33880778985527 },
  { x: -13.343995382719113, y: -91.86102449427656 },
  { x: -14.536913386077805, y: -91.36883611765857 },
  { x: -15.724394394746795, y: -90.86308480320052 },
  { x: -16.90671912312582, y: -90.34473827685937 },
  { x: -18.083592082373052, y: -89.81482336236053 },
  { x: -19.255796317919344, y: -89.27384977795612 },
  { x: -20.423169310901688, y: -88.72267444128748 },
  { x: -21.585770159088447, y: -88.16185878115408 },
  { x: -22.743982997974005, y: -87.59181648193449 },
  { x: -23.897335045411438, y: -87.01344878459629 },
  { x: -25.047333294494077, y: -86.42631245587673 },
  { x: -26.192707143202053, y: -85.83153035337477 },
  { x: -27.334180539197845, y: -85.22921328540612 },
  { x: -28.47247743014395, y: -84.6191913458867 },
  { x: -29.60586920631565, y: -84.00258739241548 },
  { x: -30.736143575206025, y: -83.3788104473088 },
  { x: -31.86146850599572, y: -82.74904246593398 },
  { x: -32.98404539055638, y: -82.1121679779131 },
  { x: -34.10439133436121, y: -81.46794320495165 },
  { x: -35.220127652233465, y: -80.81772739572207 },
  { x: -36.33200784071982, y: -80.16097389586699 },
  { x: -37.43871697447412, y: -79.4982071980806 },
  { x: -38.54204276098944, y: -78.82762482042779 },
  { x: -39.64061117715128, y: -78.1489682101719 },
  { x: -40.57541967717, y: -77.82304401763156 },
  { x: -40.82692500489503, y: -79.08886650549117 },
  { x: -41.12129098912775, y: -80.34467192161269 },
  { x: -41.47259767318144, y: -81.58528182404302 },
  { x: -41.80197908517122, y: -82.8326288720671 },
  { x: -42.18013093050532, y: -84.06638343336694 },
  { x: -42.6018526055675, y: -85.28709954952093 },
  { x: -43.06540072619095, y: -86.49217691872101 },
  { x: -43.571115104543786, y: -87.6797687357057 },
  { x: -44.11974923717268, y: -88.84771054470855 },
  { x: -44.71303173380233, y: -89.99363104777392 },
  { x: -45.353045790767666, y: -91.1146787775781 },
  { x: -46.04203712326661, y: -92.20684247309323 },
  { x: -46.78239919091798, y: -93.26582277167066 },
  { x: -47.57492981359474, y: -94.2841807417173 },
  { x: -48.42265775192566, y: -95.25756531003714 },
  { x: -49.32738548784591, y: -96.17895122941565 },
  { x: -50.28868456253483, y: -97.03968067678716 },
  { x: -51.3073380214233, y: -97.83249940108472 },
  { x: -52.37691898220144, y: -98.55414225060603 },
  { x: -53.491266502517085, y: -99.20664071113876 },
  { x: -54.64302291020863, y: -99.78878327843137 },
  { x: -55.827253541617466, y: -100.3016928100828 },
  { x: -57.038669146474824, y: -100.74692800973374 },
  { x: -58.27230551223792, y: -101.12623964877203 },
  { x: -59.52455767503641, y: -101.44202857403754 },
  { x: -60.78988521908596, y: -101.69608249302338 },
  { x: -62.06567306813635, y: -101.89082441423255 },
  { x: -63.34887768711671, y: -102.02790168795828 },
  { x: -64.63709084196611, y: -102.10865878843087 },
  { x: -65.92772700531854, y: -102.13301445621886 },
  { x: -67.21766876989268, y: -102.09892243109253 },
  { x: -68.50400557059646, y: -101.99618834800869 },
  { x: -68.49782985380217, y: -103.08179219123515 },
  { x: -68.4166738433931, y: -104.37002012052666 },
  { x: -68.44755242736451, y: -105.66016872729007 },
  { x: -68.59058380125313, y: -106.94242778197658 },
  { x: -68.84955022223443, y: -108.20615968628023 },
  { x: -69.22830781969428, y: -109.44024667252712 },
  { x: -69.7287920455467, y: -110.63013591525704 },
  { x: -70.34896402678304, y: -111.76078703242075 },
  { x: -71.08393342307097, y: -112.82064641030264 },
  { x: -71.92347632048316, y: -113.80028056762721 },
  { x: -72.84797225992195, y: -114.7021420617817 },
  { x: -73.84074089626596, y: -115.52616440777666 },
  { x: -74.8908343679253, y: -116.27566446786167 },
  { x: -75.98836857314073, y: -116.95414378481246 },
  { x: -77.1253062154144, y: -117.56556190910953 },
  { x: -78.2934622538276, y: -118.11261517643462 },
  { x: -79.48895101011023, y: -118.59904890785793 },
  { x: -80.70676394839323, y: -119.02610415651517 },
  { x: -81.94471445124708, y: -119.39336723802778 },
  { x: -83.20027608907408, y: -119.69175187050942 },
  { x: -83.40216884025558, y: -120.85649501279947 },
  { x: -83.56310683795921, y: -122.1364049311934 },
  { x: -83.79706012847946, y: -123.40636426283866 },
  { x: -84.09005208959766, y: -124.66307091992776 },
  { x: -84.43366128932163, y: -125.90608166919796 },
  { x: -84.82276099624559, y: -127.13668188711125 },
  { x: -85.25256429113188, y: -128.3528105389958 },
  { x: -85.72021970665678, y: -129.55639568954464 },
  { x: -86.22193021120279, y: -130.74495523248632 },
  { x: -86.75692753378115, y: -131.9192574388096 },
  { x: -87.34104987631403, y: -133.07000179721788 },
  { x: -87.97689754060954, y: -134.19411522375606 },
  { x: -88.65931424637772, y: -135.28915993547906 },
  { x: -89.38574401513674, y: -136.35650626189084 },
  { x: -90.15212387531139, y: -137.3946952268349 },
  { x: -90.95608991616703, y: -138.40441014825794 },
  { x: -91.79505661033764, y: -139.38506004847633 },
  { x: -92.66695553593038, y: -140.33637160031134 },
  { x: -93.57113661749325, y: -141.25815642962633 },
  { x: -94.50628492968008, y: -142.14829809759166 },
  { x: -95.47328693901636, y: -143.00295524926352 },
  { x: -96.10263384879157, y: -143.78002441829145 },
  { x: -94.9637312057197, y: -144.38686615915066 },
  { x: -93.82311472736522, y: -144.98988131950813 },
  { x: -92.6797502027817, y: -145.59066553910978 },
  { x: -91.5358390238408, y: -146.18845424057739 },
  { x: -90.39090840839557, y: -146.78372759327888 },
  { x: -89.2441309876889, y: -147.37707657489796 },
  { x: -88.09624548382536, y: -147.96820200298222 },
  { x: -86.94775422783606, y: -148.55678622702678 },
  { x: -85.79729797104858, y: -149.14360121163082 },
  { x: -84.64716675198711, y: -149.72757580974277 },
  { x: -83.49418406560197, y: -150.31028349944538 },
  { x: -82.3398569049865, y: -150.89096339697093 },
  { x: -81.18603207540214, y: -151.46850003194146 },
  { x: -80.03036044055632, y: -152.04418616804006 },
  { x: -78.8736693692062, y: -152.61757118478286 },
  { x: -77.71594408690966, y: -153.1886218396752 },
  { x: -76.55709594701416, y: -153.75730119661185 },
  { x: -75.39787844606639, y: -154.32318449038266 },
  { x: -74.23747898975127, y: -154.8865228865032 },
  { x: -73.07464175049104, y: -155.4479184434887 },
  { x: -71.91122830798923, y: -156.00638866094005 },
  { x: -70.74636697016247, y: -156.5622733510254 },
  { x: -69.58011683477909, y: -157.11542846293432 },
  { x: -68.41269951847046, y: -157.66565084808803 },
  { x: -67.2436126902055, y: -158.2130550084128 },
  { x: -66.07343255322576, y: -158.75726788924575 },
  { x: -64.9017010998264, y: -159.29823778003964 },
  { x: -63.72843310444951, y: -159.83592035746815 },
  { x: -62.55346604823209, y: -160.37024174932085 },
  { x: -61.377302262205255, y: -160.9008362881559 },
  { x: -60.19908482872769, y: -161.42776307174174 },
  { x: -59.01893194333613, y: -161.95082264511007 },
  { x: -57.8374936814826, y: -162.4695976302719 },
  { x: -56.653085756768654, y: -162.98433549913213 },
  { x: -55.467495876687394, y: -163.49425689987058 },
  { x: -54.27952731142938, y: -163.9993729133187 },
  { x: -53.08957897093109, y: -164.49924584662955 },
  { x: -51.89680871199332, y: -164.99390709549263 },
  { x: -50.7023541666571, y: -165.4824314104719 },
  { x: -49.505609582796694, y: -165.9646082557676 },
  { x: -48.30570326832868, y: -166.44025110404826 },
  { x: -47.101748756727574, y: -166.90915680673518 },
  { x: -45.89639067312777, y: -167.36969832839299 },
  { x: -44.686659354668855, y: -167.8219864773374 },
  { x: -43.47425386219137, y: -168.26484483861685 },
  { x: -42.25813998474888, y: -168.69749775402155 },
  { x: -41.03893824890926, y: -169.11848440058967 },
  { x: -39.8147279772006, y: -169.52708821787976 },
  { x: -38.58574556069635, y: -169.9216175322724 },
  { x: -37.351872803859784, y: -170.29966595651186 },
  { x: -36.11278466896489, y: -170.66209964226576 },
  { x: -34.86994382577873, y: -171.01016518308563 },
  { x: -33.623217304322495, y: -171.34518858514912 },
  { x: -32.373033563416826, y: -171.66835180382358 },
  { x: -31.120072227397934, y: -171.98039356121367 },
  { x: -29.864687882876023, y: -172.2822889704973 },
  { x: -28.608195455197244, y: -172.57442032036366 },
  { x: -27.349250470131263, y: -172.85787907272226 },
  { x: -26.087291498878596, y: -173.13318233304634 },
  { x: -24.824977941015735, y: -173.40047415214624 },
  { x: -23.561822239953653, y: -173.66032888645827 },
  { x: -22.295844620452076, y: -173.91356282390802 },
  { x: -21.028699820025263, y: -174.1602424494849 },
  { x: -19.758895620021967, y: -174.4010141450304 },
  { x: -18.48895845003985, y: -174.63559719614477 },
  { x: -17.219213347804917, y: -174.86433695541197 },
  { x: -15.947178207045793, y: -175.08804047673118 },
  { x: -14.673828140940516, y: -175.30652307957624 },
  { x: -13.40083266144544, y: -175.51998975933122 },
  { x: -12.127320076477156, y: -175.72856609875393 },
  { x: -10.852684633909911, y: -175.93278582456486 },
  { x: -9.57697065706998, y: -176.13252150720095 },
  { x: -8.301020289156586, y: -176.328011384541 },
  { x: -7.024538041327893, y: -176.51945675835853 },
  { x: -5.747139778089523, y: -176.70689641156392 },
  { x: -4.469416477125138, y: -176.89043007164136 },
  { x: -3.191087424034998, y: -177.07026458078013 },
  { x: -1.9131277319971471, y: -177.24635376884865 },
  { x: -0.6335133024450391, y: -177.41905960967824 },
  { x: 0.6459829315703361, y: -177.58821958440583 },
  { x: 1.9263360832270233, y: -177.75403499480493 },
  { x: 3.2067631070941682, y: -177.9164430494967 },
  { x: 4.487648138666152, y: -178.07557671845987 },
  { x: 5.769153696805984, y: -178.23152095473654 },
  { x: 7.0517230147764085, y: -178.3843607113687 },
  { x: 8.333730903947353, y: -178.53393900990918 },
  { x: 9.616492289664968, y: -178.680425756442 },
  { x: 10.899371870919316, y: -178.82376000639348 },
  { x: 12.18220712884739, y: -178.96391405768478 },
  { x: 13.466549379868804, y: -179.1010245739052 },
  { x: 14.74997561548054, y: -179.23478129177084 },
  { x: 16.03380076102875, y: -179.36523776863427 },
  { x: 17.31789184653461, y: -179.49223333243773 },
  { x: 18.603268308502436, y: -179.61564240042347 },
  { x: 19.888186762765425, y: -179.73491647142885 },
  { x: 21.173504126964882, y: -179.84896685375222 },
  { x: 22.459190852216633, y: -179.95616466515295 },
  { x: 23.747802917002513, y: -180.03847585225304 },
  { x: 25.036488853998854, y: -180.10149992860522 },
  { x: 26.325824866447224, y: -180.14893050473236 },
  { x: 27.61548591662161, y: -180.1824250883566 },
  { x: 28.905353808985275, y: -180.20309822645328 },
  { x: 30.196255912295356, y: -180.2117819047926 },
  { x: 31.487187564489616, y: -180.20910311376085 },
  { x: 32.77735094569511, y: -180.19559188646812 },
  { x: 34.06730748471133, y: -180.17150954585884 },
  { x: 35.35809139248468, y: -180.13715896799587 },
  { x: 36.647811540427426, y: -180.09294183302367 },
  { x: 37.937649883906914, y: -180.03884613670797 },
  { x: 39.22674950528182, y: -179.97529110384315 },
  { x: 40.51549454004653, y: -179.9022536493634 },
  { x: 41.803766792664305, y: -179.81995631330273 },
  { x: 43.091448067598414, y: -179.72857269535578 },
  { x: 44.37782919162847, y: -179.62806031900143 },
  { x: 45.66447625561617, y: -179.51862233281858 },
  { x: 46.949823168699815, y: -179.40033076221232 },
  { x: 48.234106321952865, y: -179.27320222843 },
  { x: 49.517591655332964, y: -179.13741956519254 },
  { x: 50.799688191156456, y: -178.99299015972102 },
  { x: 52.081784726979954, y: -178.83974779954184 },
  { x: 53.36210832975245, y: -178.67808400737047 },
  { x: 54.64163411265202, y: -178.5078990557228 },
  { x: 55.91977109799496, y: -178.32908767669883 },
  { x: 57.19699206792824, y: -178.14182901040905 },
  { x: 58.47338566910438, y: -177.94612490365867 },
  { x: 59.747888141692805, y: -177.7420178329687 },
  { x: 61.02085407230369, y: -177.5295096451444 },
  { x: 62.292165265400335, y: -177.3087333101646 },
  { x: 63.56229450312964, y: -177.07960941540307 },
  { x: 64.83106449218653, y: -176.84196436116517 },
  { x: 66.09815019484498, y: -176.59605485338233 },
  { x: 67.36328567114732, y: -176.34194922384918 },
  { x: 68.62771197422929, y: -176.07933166886602 },
  { x: 69.88971526880823, y: -175.80846074116943 },
  { x: 71.14991608145199, y: -175.5293659896436 },
  { x: 72.40804847220294, y: -175.24210466525167 },
  { x: 73.66467386986054, y: -174.94637389193073 },
  { x: 74.91988092107735, y: -174.6422309206439 },
  { x: 76.171837595034, y: -174.33018916325386 },
  { x: 77.4225236669708, y: -174.00970750581902 },
  { x: 78.67087537705713, y: -173.6808875226287 },
  { x: 79.91724731190317, y: -173.3438234007513 },
  { x: 81.16066435833089, y: -172.99877553972868 },
  { x: 82.40230847170763, y: -172.64521021284023 },
  { x: 83.64150002769716, y: -172.28344507059094 },
  { x: 84.87853451514133, y: -171.91341916840724 },
  { x: 86.11258456528299, y: -171.53526178265736 },
  { x: 87.34412296026908, y: -171.14879377323095 },
  { x: 88.57306105344705, y: -170.7541795057963 },
  { x: 89.79960568700619, y: -170.3512564614904 },
  { x: 91.02399325201995, y: -169.9397882492398 },
  { x: 92.24459855985828, y: -169.5205154379543 },
  { x: 93.46162845271043, y: -169.09331798529192 },
  { x: 94.67670811920651, y: -168.6574516287323 },
  { x: 95.8890988372419, y: -168.2133503675119 },
  { x: 97.09794368917531, y: -167.76126536714625 },
  { x: 98.30347906608021, y: -167.30092699406717 },
  { x: 99.50605955456682, y: -166.83242204812203 },
  { x: 100.70586244794019, y: -166.35555292114773 },
  { x: 101.90226721963249, y: -165.87047289798105 },
  { x: 103.09477153861262, y: -165.37753287162167 },
  { x: 104.28387773591167, y: -164.87638933629088 },
  { x: 105.46964490929805, y: -164.36700535588355 },
  { x: 106.65245719426609, y: -163.8493273730471 },
  { x: 107.8314872220587, y: -163.32347173651291 },
  { x: 109.00679409044423, y: -162.78957510987036 },
  { x: 110.17793456615992, y: -162.24784064169822 },
  { x: 111.34617925122566, y: -161.69744835046043 },
  { x: 112.50993250589556, y: -161.13940289821923 },
  { x: 113.6702876388844, y: -160.57299880536468 },
  { x: 114.82656502585597, y: -159.99856480323336 },
  { x: 115.97923744895719, y: -159.41600116434117 },
  { x: 117.12800941934623, y: -158.82512690177242 },
  { x: 118.27149213946649, y: -158.22695775842098 },
  { x: 119.41178358009495, y: -157.62025637476165 },
  { x: 120.54651983049698, y: -157.00622317421437 },
  { x: 121.679158110122, y: -156.38318495121226 },
  { x: 122.80550247741603, y: -155.75308823850088 },
  { x: 123.92741451208256, y: -155.11520539480725 },
  { x: 125.0447760185849, y: -154.4694477734788 },
  { x: 126.1579415835332, y: -153.81564916204204 },
  { x: 127.26649752254895, y: -153.15411982378083 },
  { x: 128.3697937601801, y: -152.48499642228455 },
  { x: 129.46889405625723, y: -151.80794283899561 },
  { x: 130.5630005909074, y: -151.12319915859803 },
  { x: 131.65226110855153, y: -150.430809704418 },
  { x: 132.73652786476873, y: -149.73085942949763 },
  { x: 133.81615544616915, y: -149.02299005361618 },
  { x: 134.89055287506915, y: -148.30782579695202 },
  { x: 135.9599565425422, y: -147.58486063486347 },
  { x: 137.02439599747248, y: -146.8544528475713 },
  { x: 138.08336890882885, y: -146.116683694507 },
  { x: 139.1373776076425, y: -145.37131309098658 },
  { x: 140.1862743494924, y: -144.61853679836773 },
  { x: 141.229468156695, y: -143.85849148023985 },
  { x: 142.26746136028135, y: -143.09121037909762 },
  { x: 143.29981072698868, y: -142.316693494941 },
  { x: 144.32719588115327, y: -141.53464903253877 },
  { x: 145.34864170959702, y: -140.7457787778902 },
  { x: 146.36450279893018, y: -139.9497281443851 },
  { x: 147.37519283353126, y: -139.14640479176043 },
  { x: 148.37967760245388, y: -138.33615591940534 },
  { x: 149.3785776322659, y: -137.51680229711133 },
  { x: 150.36949946334846, y: -136.68994325823476 },
  { x: 151.35353640441633, y: -135.854500268503 },
  { x: 152.33057025993278, y: -135.01038468126347 },
  { x: 153.30027599217183, y: -134.15802495533686 },
  { x: 154.26250585671252, y: -133.29742478433363 },
  { x: 155.21693481582886, y: -132.4287097510116 },
  { x: 156.16379926059432, y: -131.55164715790787 },
  { x: 157.1033946798507, y: -130.66602277561202 },
  { x: 158.03445047157817, y: -129.77297423616517 },
  { x: 158.95791220007055, y: -128.87131219697892 },
  { x: 159.87339572983345, y: -127.9615537635265 },
  { x: 160.78081241421438, y: -127.04373587191309 },
  { x: 161.6803395465184, y: -126.11760735662318 },
  { x: 162.57135660017767, y: -125.18371487201415 },
  { x: 163.45371583077124, y: -124.24210274141225 },
  { x: 164.32777182490938, y: -123.29247547597568 },
  { x: 165.19367232701293, y: -122.33463362073618 },
  { x: 166.050619517209, y: -121.36944148055613 },
  { x: 166.89884978657102, y: -120.39653708160425 },
  { x: 167.73812674402558, y: -119.41604600663837 },
  { x: 168.5688049761828, y: -118.42765060515347 },
  { x: 169.39050034754837, y: -117.43188275706488 },
  { x: 170.2030946625855, y: -116.42872768793049 },
  { x: 171.00667656794676, y: -115.41812629998195 },
  { x: 171.8009505747903, y: -114.40028543540853 },
  { x: 172.58633036749475, y: -113.37471753762122 },
  { x: 173.36157489292432, y: -112.34307734413427 },
  { x: 174.1276001664888, y: -111.30421983568557 },
  { x: 174.88416979711465, y: -110.25841095223278 },
  { x: 175.63169746918044, y: -109.20506710331328 },
  { x: 176.36888303178213, y: -108.14592428587284 },
  { x: 177.09658340256104, y: -107.07979315732307 },
  { x: 177.81417805494928, y: -106.00770792861042 },
  { x: 178.52240571105145, y: -104.92854574213585 },
  { x: 179.22100043090992, y: -103.84274244394116 },
  { x: 179.90878025915734, y: -102.75215961372982 },
  { x: 180.5874294821922, y: -101.65406397971493 },
  { x: 181.25561840022615, y: -100.55056828711554 },
  { x: 181.9143812242057, y: -99.44016554283834 },
  { x: 182.5635997585941, y: -98.3229961040832 },
  { x: 183.20250573240259, y: -97.2004118323015 },
  { x: 183.83118779228366, y: -96.07227237029336 },
  { x: 184.44970503600575, y: -94.93845952252205 },
  { x: 185.05752558365353, y: -93.80001488715503 },
  { x: 185.6551813151423, y: -92.65612586987726 },
  { x: 186.24267223047204, y: -91.50684418123608 },
  { x: 186.8199983296428, y: -90.3522289189998 },
  { x: 187.3872187104229, y: -89.19209540264235 },
  { x: 187.94374239512868, y: -88.02757387698367 },
  { x: 188.48977622594944, y: -86.85862740591857 },
  { x: 189.0258520828005, y: -85.68413313184809 },
  { x: 189.5516153790716, y: -84.50488887464516 },
  { x: 190.06671152815258, y: -83.32170722862482 },
  { x: 190.57182015437968, y: -82.13288913294654 },
  { x: 191.06605479122737, y: -80.94100534053426 },
  { x: 191.55018370968438, y: -79.74418688446339 },
  { x: 192.02391142090895, y: -78.54323158460687 },
  { x: 192.48694243605917, y: -77.3386048358906 },
  { x: 192.93960179286114, y: -76.12997421336752 },
  { x: 193.3818894913148, y: -74.91735449147968 },
  { x: 193.8139828247253, y: -73.70059053858519 },
  { x: 194.23534991317726, y: -72.48045062567274 },
  { x: 194.6462566966284, y: -71.2569864632897 },
  { x: 195.04691001726798, y: -70.02959968653134 },
  { x: 195.43710303290672, y: -68.7988591114182 },
  { x: 195.81662890135533, y: -67.56519319677092 },
  { x: 196.1857240136873, y: -66.32845419816859 },
  { x: 196.54441791878676, y: -65.0886716644954 },
  { x: 196.89274016553796, y: -63.84532849027812 },
  { x: 197.23051346063576, y: -62.59925204427391 },
  { x: 197.55773780408018, y: -61.35076736420877 },
  { x: 197.87462003806044, y: -60.09932779572531 },
  { x: 198.1806873804297, y: -58.84592322644368 },
  { x: 198.4765308088716, y: -57.58923873101771 },
  { x: 198.76179573677592, y: -56.330500588141014 },
  { x: 199.0365117130268, y: -55.06916214345619 },
  { x: 199.300619639856, y: -53.80575527687855 },
  { x: 199.5542672616843, y: -52.53982198070325 },
  { x: 199.79730683409088, y: -51.27211575147696 },
  { x: 200.0295610637706, y: -50.00248884477876 },
  { x: 200.2512072440285, y: -48.730956035050745 },
  { x: 200.46227492374888, y: -47.457207059009 },
  { x: 200.6624095163215, y: -46.18221702983156 },
  { x: 200.85172921728307, y: -44.90557226313985 },
  { x: 201.03023402663356, y: -43.62715456339717 },
  { x: 201.19777619995216, y: -42.34773220159225 },
  { x: 201.3542670905862, y: -41.06588683128431 },
  { x: 201.49949985634646, y: -39.78362777659781 },
  { x: 201.63350404611714, y: -38.49989127770215 },
  { x: 201.7561023665931, y: -37.21520921451263 },
  { x: 201.86717662223765, y: -35.928828090482575 },
  { x: 201.96640177532473, y: -34.64194463542141 },
  { x: 202.05363008143343, y: -33.35395309720337 },
  { x: 202.1284774050694, y: -32.065178513554486 },
  { x: 202.19064825739076, y: -30.775547012264283 },
  { x: 202.23966985625063, y: -29.485531375479695 },
  { x: 202.27498077284955, y: -28.195161152084918 },
  { x: 202.29596048061958, y: -26.904746605363858 },
  { x: 202.3014270241935, y: -25.614228637548162 },
  { x: 202.2899620571304, y: -24.32310491760671 },
  { x: 202.25875843543298, y: -23.03282334086448 },
  { x: 202.20181773561202, y: -21.743044095153362 },
  { x: 201.17948544064276, y: -21.599170578065515 },
  { x: 199.89972326666975, y: -21.768530007761346 },
  { x: 198.6203452281911, y: -21.93783033968881 },
  { x: 197.3412331296701, y: -22.107101122732086 },
  { x: 196.06123456462362, y: -22.2764901013121 },
  { x: 194.78203381945008, y: -22.44576088435538 },
  { x: 193.5012669834148, y: -22.615253284030036 },
  { x: 193.61313905893226, y: -23.805364143391326 },
  { x: 193.67811705525108, y: -25.094596734745053 },
  { x: 193.66354945534877, y: -26.385380642518403 },
  { x: 193.59543927730658, y: -27.673726767346636 },
  { x: 193.48717216565944, y: -28.959989695839955 },
  { x: 193.3469922590945, y: -30.24257378825247 },
  { x: 193.1803661011856, y: -31.52276442104615 },
  { x: 192.99119414464496, y: -32.79971945102177 },
  { x: 192.78269721784852, y: -34.07352752483189 },
  { x: 192.55709148711003, y: -35.34455800352879 },
  { x: 192.31641582543813, y: -36.61260404492318 },
  { x: 192.06188173708432, y: -37.878537341098486 },
  { x: 191.79526215509958, y: -39.14102819226645 },
  { x: 191.51833001253493, y: -40.40115513269976 },
  { x: 191.2501147908043, y: -41.663542562773074 },
  { x: 190.99575799575558, y: -42.929017851243536 },
  { x: 190.75135917467662, y: -44.196990020427485 },
  { x: 190.5131065215077, y: -45.46542019731626 },
  { x: 190.27683364357912, y: -46.73430838190988 },
  { x: 190.03872873483112, y: -48.002827205451204 },
  { x: 189.79518683139347, y: -49.27094711905605 },
  { x: 189.5432234959636, y: -50.53701338521019 },
  { x: 189.2800315845441, y: -51.800627093977106 },
  { x: 189.00333583305292, y: -53.06150753095709 },
  { x: 188.71136330843902, y: -54.319004620698095 },
  { x: 188.40302070198769, y: -55.57202505448535 },
  { x: 188.07715560721567, y: -56.820687027855584 },
  { x: 187.73314749755522, y: -58.06479847306162 },
  { x: 187.3708781774696, y: -59.30394570572488 },
  { x: 186.99028854919038, y: -60.53770026702471 },
  { x: 186.59182184598035, y: -61.765367758182805 },
  { x: 186.1756849100288, y: -62.98705160029381 },
  { x: 185.74243917013519, y: -64.20261882337891 },
  { x: 185.29223237072043, y: -65.41316273615286 },
  { x: 184.8261873693835, y: -66.61662969116495 },
  { x: 184.3448064971555, y: -67.8141720948983 },
  { x: 183.84879892725684, y: -69.00536148853227 },
  { x: 183.33846014852932, y: -70.1913650529921 },
  { x: 182.8146175297301, y: -71.37131109619439 },
  { x: 182.27818708626887, y: -72.54510358426552 },
  { x: 181.7293461114507, y: -73.71380627703611 },
  { x: 181.16906971845364, y: -74.87656964408588 },
  { x: 180.59765339611954, y: -76.03419889250881 },
  { x: 180.01586541543713, y: -77.18623601460008 },
  { x: 179.42406036301665, y: -78.33333847303278 },
  { x: 178.8227405698892, y: -79.47538807227015 },
  { x: 178.21220152489656, y: -80.61273201170134 },
  { x: 177.59318195014336, y: -81.74538506576847 },
  { x: 176.96603643223978, y: -82.8730221967455 },
  { x: 176.33094226449091, y: -83.99658158170524 },
  { x: 175.68819493573866, y: -85.11613709285818 },
  { x: 175.03811948370895, y: -86.23162963243593 },
  { x: 174.38118869054875, y: -87.34317000875417 },
  { x: 173.71790488728917, y: -88.45055876684468 },
  { x: 173.04841581835112, y: -89.55395103834942 },
  { x: 172.37281013038717, y: -90.65390825206786 },
  { x: 171.6915606055442, y: -91.75015708082132 },
  { x: 171.00472634159067, y: -92.84300778789371 },
  { x: 170.3126028273683, y: -93.9325490199376 },
  { x: 169.6154560028348, y: -95.01876600251087 },
  { x: 168.91313812356927, y: -96.1019763861185 },
  { x: 168.20671294940226, y: -97.18143406143487 },
  { x: 167.4956486004185, y: -98.25815107774325 },
  { x: 166.7800928210389, y: -99.33193536729645 },
  { x: 166.05966147576908, y: -100.4041461787669 },
  { x: 165.33565471551304, y: -101.47264121805131 },
  { x: 164.60674284048267, y: -102.540212854705 },
  { x: 163.8753193102967, y: -103.60307144433149 },
  { x: 163.13845878542102, y: -104.66257623560317 },
  { x: 162.39190622653328, y: -105.71557288513351 },
  { x: 161.63560253586508, y: -106.76177329130172 },
  { x: 160.87007959333172, y: -107.80046828088742 },
  { x: 160.09394860137664, y: -108.8333716891732 },
  { x: 159.3087461019773, y: -109.85828951150849 },
  { x: 158.51429480182864, y: -110.87548030062987 },
  { x: 157.71029921208878, y: -111.88512873706351 },
  { x: 156.89690707717872, y: -112.88712401249371 },
  { x: 156.0737638104882, y: -113.88187242407798 },
  { x: 155.24163768300602, y: -114.86833237364888 },
  { x: 154.40029230365866, y: -115.84680673726926 },
  { x: 153.5494912813727, y: -116.81755406767576 },
  { x: 152.68929371391647, y: -117.78036013545803 },
  { x: 151.820024639016, y: -118.7349072901111 },
  { x: 150.9418908988606, y: -119.68092959167734 },
  { x: 150.0548038467977, y: -120.61853046125135 },
  { x: 149.1584088962171, y: -121.54796845156977 },
  { x: 148.2534447692234, y: -122.46852700219117 },
  { x: 147.33946823255383, y: -123.38061241027303 },
  { x: 146.4173362038497, y: -124.28348595371078 },
  { x: 145.4863099610064, y: -125.17780509517752 },
  { x: 144.5467440906342, y: -126.06320786084197 },
  { x: 143.59911137488, y: -126.93934705131501 },
  { x: 142.64308677601778, y: -127.80645905767008 },
  { x: 141.67890668512098, y: -128.66442568437046 },
  { x: 140.70621651557946, y: -129.51350548415277 },
  { x: 139.72551859842426, y: -130.3533143215226 },
  { x: 138.7372561669182, y: -131.1835197715329 },
  { x: 137.74101553668268, y: -132.00450596967804 },
  { x: 136.73691490325442, y: -132.8160734609898 },
  { x: 135.72589983092732, y: -133.6176423486161 },
  { x: 134.70687701098657, y: -134.41010279269292 },
  { x: 133.68067381218933, y: -135.19288597719978 },
  { x: 132.6473788811881, y: -135.9659291107577 },
  { x: 131.60625349587835, y: -136.7298601071557 },
  { x: 130.5583023183223, y: -137.48398087400486 },
  { x: 129.5035548974041, y: -138.22834312185253 },
  { x: 128.44224762419722, y: -138.96282865516199 },
  { x: 127.37367132548131, y: -139.68786223914336 },
  { x: 126.29900795662365, y: -140.4028455088919 },
  { x: 125.21796202878244, y: -141.10803332353373 },
  { x: 124.13065173749439, y: -141.80345523195302 },
  { x: 123.03672249614931, y: -142.48937717410743 },
  { x: 121.93711986904106, y: -143.1652561892501 },
  { x: 120.83169611174874, y: -143.8311550687599 },
  { x: 119.72021483319887, y: -144.48746164174173 },
  { x: 118.60311926665418, y: -145.13395059795369 },
  { x: 117.48008437438867, y: -145.77091373262712 },
  { x: 116.35196707404367, y: -146.39782285945722 },
  { x: 115.21841277900896, y: -147.0149993225595 },
  { x: 114.07971697812638, y: -147.6224689772076 },
  { x: 112.93522959594391, y: -148.22064920139061 },
  { x: 111.78645762555486, y: -148.8086276733094 },
  { x: 110.63221911159195, y: -149.38727608504732 },
  { x: 109.47387330272757, y: -149.95605886307862 },
  { x: 108.31014959694186, y: -150.51551527453958 },
  { x: 107.14255498732813, y: -151.06506172896763 },
  { x: 105.97026210512928, y: -151.60532983376217 },
  { x: 104.7943642590601, y: -152.13566581986063 },
  { x: 103.61341355379558, y: -152.6569561537885 },
  { x: 102.42865104247146, y: -153.16880931283038 },
  { x: 101.2393380029831, y: -153.67139150945982 },
  { x: 100.04671548846623, y: -154.16453283759273 },
  { x: 98.85016297235302, y: -154.64835887998686 },
  { x: 97.64932586803324, y: -155.12329070824188 },
  { x: 96.44642034182063, y: -155.5884123069481 },
  { x: 95.23893473855964, y: -156.04486500175707 },
  { x: 94.0284056002278, y: -156.492113219143 },
  { x: 92.8138873625312, y: -156.9306186604212 },
  { x: 91.59735980071017, y: -157.35972386291863 },
  { x: 90.37743411720804, y: -157.78009737014 },
  { x: 89.15411031202487, y: -158.19170593959043 },
  { x: 87.92786116730757, y: -158.59465299236476 },
  { x: 86.69862758528775, y: -158.9887649287683 },
  { x: 85.46720738583839, y: -159.37417102516935 },
  { x: 84.23283229797073, y: -159.75103010682045 },
  { x: 82.99630014155768, y: -160.1192202845743 },
  { x: 81.75619257015846, y: -160.47934731055668 },
  { x: 80.51434161459245, y: -160.83076480292604 },
  { x: 79.269358477303, y: -161.1740969818608 },
  { x: 78.02248421142585, y: -161.509118537119 },
  { x: 76.77321648592986, y: -161.8358996473007 },
  { x: 75.52229402291961, y: -162.15439968269 },
  { x: 74.26933268690073, y: -162.4648882768552 },
  { x: 73.01439157564155, y: -162.76739867229088 },
  { x: 71.75791392240487, y: -163.06178681818676 },
  { x: 70.49892461401261, y: -163.34845162447922 },
  { x: 69.23819192145355, y: -163.62733768701048 },
  { x: 67.97639546906389, y: -163.89836374634905 },
  { x: 66.71258969254978, y: -164.1618105168946 },
  { x: 65.44677459191121, y: -164.41768907947875 },
  { x: 64.18013212251552, y: -164.66584430245953 },
  { x: 62.911716720068824, y: -164.90660122356294 },
  { x: 61.64250349774919, y: -165.13985088127853 },
  { x: 60.37122185353674, y: -165.36589799847454 },
  { x: 59.09896509614624, y: -165.58460960517206 },
  { x: 57.825703676693514, y: -165.7960798884394 },
  { x: 56.55123075298928, y: -166.00041226937128 },
  { x: 55.275634971686074, y: -166.19766030532023 },
  { x: 53.998532197289535, y: -166.38796250668088 },
  { x: 52.72083844520934, y: -166.57124130763225 },
  { x: 51.44234687325619, y: -166.74761121010053 },
  { x: 50.16273244370409, y: -166.91719040962246 },
  { x: 48.88137462998517, y: -167.0801155697874 },
  { x: 47.60054869618155, y: -167.23617615479557 },
  { x: 46.31851125812642, y: -167.38566580668348 },
  { x: 45.0357646468509, y: -167.52859006586692 },
  { x: 43.75222021570243, y: -167.66503019177745 },
  { x: 42.467523378070815, y: -167.79508591189915 },
  { x: 41.182590149365744, y: -167.91873321776362 },
  { x: 39.896859100787715, y: -168.03603120713925 },
  { x: 38.61106895444132, y: -168.14699650127332 },
  { x: 37.324392341569435, y: -168.25068907628784 },
  { x: 36.037006555477156, y: -168.3411677596567 },
  { x: 34.74885249839611, y: -168.4180650371329 },
  { x: 33.45966423036866, y: -168.48164684867402 },
  { x: 32.16864393152185, y: -168.53216990021147 },
  { x: 30.878657843621447, y: -168.5697727021398 },
  { x: 29.588464913531766, y: -168.59475443691142 },
  { x: 28.297917396831885, y: -168.60735703601551 },
  { x: 27.006838000216707, y: -168.6078095033046 },
  { x: 25.71603931800127, y: -168.59632052777312 },
  { x: 24.425565673511848, y: -168.5730360070368 },
  { x: 23.135210224559156, y: -168.53827728521108 },
  { x: 21.845150264448296, y: -168.49227521295367 },
  { x: 20.55504598101117, y: -168.43524032606436 },
  { x: 19.26703966835104, y: -168.36726865841675 },
  { x: 17.978486701333523, y: -168.28864277121588 },
  { x: 16.690613358652218, y: -168.19963045122458 },
  { x: 15.403301444770396, y: -168.10016890706407 },
  { x: 14.11782156170793, y: -167.99086204405472 },
  { x: 12.832770137466117, y: -167.87149378598104 },
  { x: 11.548531307539344, y: -167.7425221405478 },
  { x: 10.26513462081179, y: -167.60387508234987 },
  { x: 8.982668723936007, y: -167.456003231871 },
  { x: 7.701975760111213, y: -167.2988327169007 },
  { x: 6.421002081886678, y: -167.13255929879676 },
  { x: 5.142569607701898, y: -166.957605895964 },
  { x: 3.8650826978109776, y: -166.77380629592892 },
  { x: 2.5886299988664683, y: -166.58149107683326 },
  { x: 1.3135956463627516, y: -166.38083753198222 },
  { x: 0.04018648248910904, y: -166.17184012095993 },
  { x: -1.2317156882911922, y: -165.95477586455561 },
  { x: -2.50302688138783, y: -165.72962075430095 },
  { x: -3.7735254801694302, y: -165.49652253461676 },
  { x: -5.042635281394421, y: -165.25569912852393 },
  { x: -6.309632337400317, y: -165.00738692709592 },
  { x: -7.575742926880717, y: -164.75142525827502 },
  { x: -8.839223665668815, y: -164.48836262322385 },
  { x: -10.100990569174291, y: -164.2181269965372 },
  { x: -11.361811908385901, y: -163.94065928044674 },
  { x: -12.621672908861562, y: -163.65605920243655 },
  { x: -13.879406389676033, y: -163.36469612355893 },
  { x: -15.13523396746069, y: -163.06662914158227 },
  { x: -16.389628424362467, y: -162.76185825650654 },
  { x: -17.64117141394056, y: -162.45083039520503 },
  { x: -18.892359816908463, y: -162.1329767416572 },
  { x: -20.141154760257525, y: -161.80891043520987 },
  { x: -21.388413161629064, y: -161.47853544198944 },
  { x: -22.634120246580988, y: -161.14195518309052 },
  { x: -23.876709924251585, y: -160.79969784481796 },
  { x: -25.120348587310687, y: -160.4506885865095 },
  { x: -26.36233251285553, y: -160.09571784081712 },
  { x: -27.60195252766572, y: -159.73497767548795 },
  { x: -28.840597429297862, y: -159.36828340999588 },
  { x: -30.07618402141705, y: -158.99632944311918 },
  { x: -31.310839823684468, y: -158.61853218439526 },
  { x: -32.54361927180626, y: -158.23509847601346 },
  { x: -33.775069020139796, y: -157.84611696462622 },
  { x: -35.00388891778104, y: -157.45207520682263 },
  { x: -36.231467762286584, y: -157.0523674504769 },
  { x: -37.456992959341406, y: -156.6475329627254 },
  { x: -38.681350975470984, y: -156.23736859498936 },
  { x: -39.90399515631795, y: -155.8218300239425 },
  { x: -41.12310824550502, y: -155.40189974998393 },
  { x: -42.34239862799719, y: -154.9762332988833 },
  { x: -43.55953194194399, y: -154.54562479690304 },
  { x: -44.774316119598225, y: -154.11040297537969 },
  { x: -45.98856841733716, y: -153.66963704446144 },
  { x: -47.19971808223686, y: -153.22461976783137 },
  { x: -48.40860725749656, y: -152.7748968313951 },
  { x: -49.61696455284096, y: -152.31995851690053 },
  { x: -50.82337162182927, y: -151.86034409148394 },
  { x: -52.02697154682018, y: -151.39638228648192 },
  { x: -53.228045042213424, y: -150.9281100379997 },
  { x: -54.42839458994418, y: -150.45470367089064 },
  { x: -55.62781334782317, y: -149.97643651233344 },
  { x: -56.824543157241486, y: -149.4938404422434 },
  { x: -58.020120560176665, y: -149.00652763151564 },
  { x: -59.213644315661114, y: -148.51466798623417 },
  { x: -60.40576449914686, y: -148.01820979585173 },
  { x: -61.59481159867756, y: -147.5176886338941 },
  { x: -62.782632419514655, y: -147.012502441846 },
  { x: -63.968532562879844, y: -146.50279896412846 },
  { x: -65.15301435980425, y: -145.98847847325726 },
  { x: -66.33501405045725, y: -145.4699177175058 },
  { x: -67.51581701130084, y: -144.94659959140085 },
  { x: -68.69295591050573, y: -144.41956938672035 },
  { x: -69.86935608760602, y: -143.88753064617086 },
  { x: -71.04305254180356, y: -143.35129965767786 },
  { x: -72.2139418520037, y: -142.81093921262024 },
  { x: -73.38354578574187, y: -142.2656477975146 },
  { x: -74.55187911746017, y: -141.71543649319244 },
  { x: -75.71793718509637, y: -141.1605527715588 },
  { x: -76.8807744243566, y: -140.6016097719605 },
  { x: -78.04058290298804, y: -140.03804237198756 },
  { x: -79.19929807290471, y: -139.46911184953535 },
  { x: -80.35471854223498, y: -138.8956234116979 },
  { x: -81.5084104018405, y: -138.31641357116047 },
  { x: -82.659191696354, y: -137.73197727173314 },
  { x: -83.80666351583899, y: -137.142081815953 },
  { x: -84.95131341688447, y: -136.54589983506287 },
  { x: -86.09275726399609, y: -135.9427590919476 },
  { x: -87.22968013182766, y: -135.3319504133868 },
  { x: -88.30571752379983, y: -134.69762451662672 },
  { x: -87.62383269794694, y: -133.6021550396936 },
  { x: -87.00831466596945, y: -132.4673744659653 },
  { x: -86.44180345840977, y: -131.30846722830142 },
  { x: -85.91686753089577, y: -130.129466749393 },
  { x: -85.43340346233286, y: -128.93353475984762 },
  { x: -85.02079761804119, y: -127.71003366135935 },
  { x: -84.66724521878957, y: -126.4681605441302 },
  { x: -84.35687851377166, y: -125.21519182089027 },
  { x: -84.08046347668022, y: -123.95473984273094 },
  { x: -83.8319130373735, y: -122.68825250497721 },
  { x: -83.60830185631737, y: -121.41660149971247 },
  { x: -83.40917192580699, y: -120.14158192165084 },
  { x: -82.59668103186452, y: -120.14599209261517 },
  { x: -81.4659634297114, y: -120.76836546572315 },
  { x: -80.32945424625836, y: -121.38084734985082 },
  { x: -79.18876389569341, y: -121.98483392977583 },
  { x: -78.04437993460559, y: -122.58131509311832 },
  { x: -76.89624326522649, y: -123.1711329830775 },
  { x: -75.74454595530331, y: -123.75470867125298 },
  { x: -74.59054383241384, y: -124.3318205410134 },
  { x: -73.43332088114842, y: -124.90324425056856 },
  { x: -72.27299529704378, y: -125.46906844657101 },
  { x: -71.10990689226799, y: -126.02933006512598 },
  { x: -69.94449890008383, y: -126.58407342955972 },
  { x: -68.77579620731323, y: -127.13392645366116 },
  { x: -67.60554219812303, y: -127.67797312202063 },
  { x: -66.43296860152445, y: -128.21681179954277 },
  { x: -65.25715940210782, y: -128.75101868946925 },
  { x: -64.07935565300882, y: -129.27984768247435 },
  { x: -62.899380060922354, y: -129.8036459779473 },
  { x: -61.71748379136398, y: -130.32235447811968 },
  { x: -60.53282470113449, y: -130.83613570185452 },
  { x: -59.34658474560119, y: -131.34482713028882 },
  { x: -58.157670616049316, y: -131.84868731615916 },
  { x: -56.96727904228829, y: -132.34732473675012 },
  { x: -55.77480427219234, y: -132.84109397867192 },
  { x: -54.57924164369926, y: -133.3301501735665 },
  { x: -53.383309654153884, y: -133.81372505044507 },
  { x: -52.18517627273686, y: -134.29229508506515 },
  { x: -50.98498924386911, y: -134.7659563113003 },
  { x: -49.782231462077426, y: -135.2349007968977 },
  { x: -48.57715409287736, y: -135.69886998912077 },
  { x: -47.371278903804345, y: -136.15752407580138 },
  { x: -46.16264089406021, y: -136.61130998381282 },
  { x: -44.95135825918168, y: -137.06037915118654 },
  { x: -43.73954374438785, y: -137.50388943472328 },
  { x: -42.525276672206815, y: -137.942398569612 },
  { x: -41.30869001261741, y: -138.3760616874947 },
  { x: -40.091187337618315, y: -138.8041252918247 },
  { x: -38.87101048860065, y: -139.22730963665396 },
  { x: -37.6497698797524, y: -139.6451234717829 },
  { x: -36.42641652568504, y: -140.05759634609575 },
  { x: -35.20207328399755, y: -140.46462114488733 },
  { x: -33.974922898312656, y: -140.8667075864098 },
  { x: -32.74727018159665, y: -141.2628916383167 },
  { x: -31.517386524124813, y: -141.65392679715464 },
  { x: -30.285774256928264, y: -142.03955451018706 },
  { x: -29.05179807899706, y: -142.41977847102453 },
  { x: -27.81731957003474, y: -142.79419607611996 },
  { x: -26.580713541411235, y: -143.1632579459572 },
  { x: -25.34143333876915, y: -143.52684219138902 },
  { x: -24.10215313612707, y: -143.8843393666791 },
  { x: -22.859519135130196, y: -144.23668026167917 },
  { x: -21.61650099863894, y: -144.5829119248744 },
  { x: -20.371458763581142, y: -144.92335570038026 },
  { x: -19.124687918798625, y: -145.25803374985986 },
  { x: -17.87587820100747, y: -145.58696454136586 },
  { x: -16.626418407764287, y: -145.90972330968808 },
  { x: -15.374875418186187, y: -146.22647996091058 },
  { x: -14.122711902040244, y: -146.53697224868628 },
  { x: -12.868154926275462, y: -146.8415769212885 },
  { x: -11.611647724154592, y: -147.1401240726331 },
  { x: -10.353884694455937, y: -147.43238839247832 },
  { x: -9.095338619326427, y: -147.7181852002979 },
  { x: -7.835241227777302, y: -147.99756251302873 },
  { x: -6.573031091009081, y: -148.2706717687022 },
  { x: -5.310200427673012, y: -148.53713621904495 },
  { x: -4.045611605728045, y: -148.79712207653057 },
  { x: -2.7794419184792787, y: -149.05053700089596 },
  { x: -1.5120607269790025, y: -149.2972258604991 },
  { x: -0.243541903437674, y: -149.5371221703507 },
  { x: 1.0262327476814388, y: -149.77018160712439 },
  { x: 2.2969677375365047, y: -149.99627489445191 },
  { x: 3.5690176527377218, y: -150.2154131131648 },
  { x: 4.8421904255379, y: -150.42748914855792 },
  { x: 6.117520266883448, y: -150.63259534089434 },
  { x: 7.393145597070827, y: -150.83036602273228 },
  { x: 8.669509649362787, y: -151.0208048876823 },
  { x: 9.948148965736852, y: -151.20406337377577 },
  { x: 11.2262859510798, y: -151.3796797796974 },
  { x: 12.506225418357923, y: -151.5479052709627 },
  { x: 13.786888833298534, y: -151.7085182309403 },
  { x: 15.068985369122029, y: -151.8615334340723 },
  { x: 16.351480814881995, y: -152.00669971484317 },
  { x: 17.634759306072816, y: -152.14397644353713 },
  { x: 18.918717421599847, y: -152.27333776488052 },
  { x: 20.203872266936305, y: -152.3947578235997 },
  { x: 21.49012042098753, y: -152.50815536026312 },
  { x: 22.776678838322685, y: -152.61332722629206 },
  { x: 24.063133834563196, y: -152.71008504754985 },
  { x: 25.351110598339137, y: -152.79860242373104 },
  { x: 26.63939762539901, y: -152.87871314236216 },
  { x: 27.927669878016783, y: -152.95021405486438 },
  { x: 29.21747867261208, y: -153.01309777401667 },
  { x: 30.506932880597187, y: -153.06731258927172 },
  { x: 31.796978066265954, y: -153.11269598176656 },
  { x: 33.087023251934724, y: -153.1491112879118 },
  { x: 34.37748212198205, y: -153.1766508479705 },
  { x: 35.66702497661971, y: -153.1949600753325 },
  { x: 36.95733610224612, y: -153.2041719399766 },
  { x: 38.24835640109293, y: -153.20411653581877 },
  { x: 39.53860842895097, y: -153.19464242482755 },
  { x: 40.830042412176354, y: -153.1757606878345 },
  { x: 42.12005804896094, y: -153.14723493376616 },
  { x: 43.41119654334448, y: -153.10910948594884 },
  { x: 44.70109398459233, y: -153.0611627277511 },
  { x: 45.99048909480907, y: -153.00343159527824 },
  { x: 47.279470520647244, y: -152.93573879522512 },
  { x: 48.5683042020645, y: -152.85795135761293 },
  { x: 49.85628096584044, y: -152.7701505418732 },
  { x: 51.142514345449584, y: -152.67202977833244 },
  { x: 52.42883637171127, y: -152.56362600309598 },
  { x: 53.71371050264798, y: -152.4448838120059 },
  { x: 54.99864373135306, y: -152.31543015039944 },
  { x: 56.28215861361735, y: -152.17548663490797 },
  { x: 57.564225600556654, y: -152.02493876360523 },
  { x: 58.84472649663426, y: -151.86350212848103 },
  { x: 60.12472506168075, y: -151.69113979343007 },
  { x: 61.40227106934003, y: -151.50800319648386 },
  { x: 62.678132790600884, y: -151.31388918906356 },
  { x: 63.95183744331635, y: -151.10862417147464 },
  { x: 65.22462608062216, y: -150.89203085041206 },
  { x: 66.49519855161421, y: -150.664238502244 },
  { x: 67.76311162302979, y: -150.42523604613896 },
  { x: 69.03134973217136, y: -150.17431800248707 },
  { x: 70.2953032531064, y: -149.91229696560333 },
  { x: 71.55763158541134, y: -149.63852286003578 },
  { x: 72.81632540496177, y: -149.35330225545772 },
  { x: 74.07298035150356, y: -149.0562436291538 },
  { x: 75.3263849207852, y: -148.74754274248173 },
  { x: 76.5770414438378, y: -148.4269779788101 },
  { x: 77.82397480748332, y: -148.09471555061248 },
  { x: 79.06765779386869, y: -147.7505744709732 },
  { x: 80.3077949141521, y: -147.39452888461864 },
  { x: 81.54595225919523, y: -147.02604691163347 },
  { x: 82.77932268500068, y: -146.6458488060697 },
  { x: 84.0092063424725, y: -146.2534987218856 },
  { x: 85.23592826933674, y: -145.8487787360603 },
  { x: 86.4582178635735, y: -145.43206190325662 },
  { x: 87.67459768097363, y: -145.0037840695163 },
  { x: 88.8877566699978, y: -144.56291841111397 },
  { x: 90.09713340184652, y: -144.10955726831267 },
  { x: 91.3002457702484, y: -143.64464989901677 },
  { x: 92.49993046808504, y: -143.1670291223011 },
  { x: 93.69317350916974, y: -142.6778399574277 },
  { x: 94.88198421762698, y: -142.1762439548079 },
  { x: 96.06662853341439, y: -141.66202319142081 },
  { x: 97.24491983910241, y: -141.1361121507288 },
  { x: 98.41883790993133, y: -140.59911658485754 },
  { x: 99.58779176821746, y: -140.05306059237364 },
  { x: 100.75169276730827, y: -139.498091917698 },
  { x: 101.9120774491813, y: -138.93303968629482 },
  { x: 103.06779340735339, y: -138.35870910525816 },
  { x: 104.21966801058166, y: -137.77442424386228 },
  { x: 105.36575103251003, y: -137.18104571335903 },
  { x: 106.50648570640124, y: -136.57848117348533 },
  { x: 107.64293579208591, y: -135.96585523854728 },
  { x: 108.77338745428138, y: -135.34408761756504 },
  { x: 109.89846121955551, y: -134.71289390252838 },
  { x: 111.01895490778125, y: -134.07156861382742 },
  { x: 112.13371611247547, y: -133.42069534192476 },
  { x: 113.24271528475396, y: -132.76035903986246 },
  { x: 114.34610016903765, y: -132.09034547823015 },
  { x: 115.44316159210615, y: -131.41082456311193 },
  { x: 116.53446098275892, y: -130.7215599034343 },
  { x: 117.61970285215415, y: -130.02272879250236 },
  { x: 118.69853261368164, y: -129.3143903280845 },
  { x: 119.77077297403626, y: -128.59652973573859 },
  { x: 120.83742859528027, y: -127.86843784224428 },
  { x: 121.89849947741367, y: -127.13008509871736 },
  { x: 122.95026246102935, y: -126.38404225808176 },
  { x: 123.99596792338751, y: -125.62793063516077 },
  { x: 125.03511353345698, y: -124.8619866210278 },
  { x: 126.06693102024904, y: -124.08666822338775 },
  { x: 127.0920704592157, y: -123.30158391952514 },
  { x: 128.10905440614783, y: -122.50775314594432 },
  { x: 129.11868068091832, y: -121.70455537607745 },
  { x: 130.12118567460067, y: -120.8917172827458 },
  { x: 131.11651028942651, y: -120.0692240915073 },
  { x: 132.10382715663872, y: -119.23767416726668 },
  { x: 133.08372725392096, y: -118.39648391956128 },
  { x: 134.05523546809516, y: -117.54657675102186 },
  { x: 135.01938601010775, y: -116.68694799958615 },
  { x: 135.9743763980236, y: -115.81921546666324 },
  { x: 136.9215067827467, y: -114.94213809911739 },
  { x: 137.8598315999832, y: -114.05666884846352 },
  { x: 138.7902668651428, y: -113.1618030526394 },
  { x: 139.71180791616328, y: -112.25850105038099 },
  { x: 140.624838888539, y: -111.34645257840437 },
  { x: 141.52927113561742, y: -110.42562808782533 },
  { x: 142.42528195070363, y: -109.49580596201253 },
  { x: 143.3129599804502, y: -108.55692710319758 },
  { x: 144.1903845473852, y: -107.61104515883122 },
  { x: 145.05900354683362, y: -106.65657926360964 },
  { x: 145.91863968549035, y: -105.69380274471156 },
  { x: 146.76920431670285, y: -104.722722989358 },
  { x: 147.61049059828184, y: -103.74365026083291 },
  { x: 148.4423803346906, y: -102.75671752911508 },
  { x: 149.2644893904347, y: -101.76236064024623 },
  { x: 150.07805881864988, y: -100.75916863500662 },
  { x: 150.88161117512695, y: -99.74893660811037 },
  { x: 151.6755305953603, y: -98.73116961574742 },
  { x: 152.4594329438556, y: -97.70636998894885 },
  { x: 153.23405694271736, y: -96.67364387396816 },
  { x: 153.99875251649357, y: -95.63390728621502 },
  { x: 154.75363786072097, y: -94.58704941737372 },
  { x: 155.49891981758884, y: -93.53284126359188 },
  { x: 156.23421425160282, y: -92.47185164088998 },
  { x: 156.95999394490977, y: -91.40341569937392 },
  { x: 157.67528378433175, y: -90.32903304491602 },
  { x: 158.38052700313142, y: -89.24809053816944 },
  { x: 159.07584179684554, y: -88.16048475803957 },
  { x: 159.76099177440068, y: -87.06654074225239 },
  { x: 160.43606558244934, y: -85.96619200581851 },
  { x: 161.10073818326552, y: -84.86014772195834 },
  { x: 161.75568920118548, y: -83.74735890528335 },
  { x: 162.40015036522038, y: -82.62911093225553 },
  { x: 163.03486039747483, y: -81.50425139639172 },
  { x: 163.65913967361263, y: -80.37405089971182 },
  { x: 164.27266315590776, y: -79.23898961158376 },
  { x: 164.8757854309704, y: -78.09863168596587 },
  { x: 165.46945206309445, y: -76.951337159786 },
  { x: 166.05233335249164, y: -75.79966201152597 },
  { x: 166.62493163019306, y: -74.64280842131284 },
  { x: 167.1871582495462, y: -73.48096106967274 },
  { x: 167.7396337371189, y: -72.31273115904908 },
  { x: 168.28164891969075, y: -71.13975126529299 },
  { x: 168.8124650751572, y: -69.96380909589752 },
  { x: 169.3332937077697, y: -68.78240038292817 },
  { x: 169.8433369976554, y: -67.59744580385686 },
  { x: 170.34327456915042, y: -66.40714287674837 },
  { x: 170.8326631889921, y: -65.21268833141215 },
  { x: 171.31162105271702, y: -64.01406739340611 },
  { x: 171.77967537817844, y: -62.81262453696057 },
  { x: 172.23797857185937, y: -61.605301452562585 },
  { x: 172.68537822727671, y: -60.394757539788635 },
  { x: 173.12216983327232, y: -59.180874603101984 },
  { x: 173.54882617199308, y: -57.96218997273557 },
  { x: 173.96475626575537, y: -56.740476581740374 },
  { x: 174.37037379893772, y: -55.514094467044245 },
  { x: 174.76499914720392, y: -54.285392764939736 },
  { x: 175.1491346415851, y: -53.05296790342815 },
  { x: 175.52263253766037, y: -51.81718924356177 },
  { x: 175.88540418877713, y: -50.57817498087734 },
  { x: 176.23736094828286, y: -49.335821694280206 },
  { x: 176.57850281617752, y: -48.090483970380575 },
  { x: 176.90859340138772, y: -46.84285620795674 },
  { x: 177.22789864387104, y: -45.591667804988845 },
  { x: 177.53594576148055, y: -44.33851440122276 },
  { x: 177.8329120475214, y: -43.0818151313547 },
  { x: 178.11850201315173, y: -41.82304743959382 },
  { x: 178.3925679139506, y: -40.56232952147685 },
  { x: 178.65528704322315, y: -39.29811006058417 },
  { x: 178.90612752105406, y: -38.03196992221959 },
  { x: 179.14497115190662, y: -36.763598843099174 },
  { x: 179.3715815447073, y: -35.492893402128296 },
  { x: 179.58557456396184, y: -34.22004566705413 },
  { x: 179.78659562305992, y: -32.94508518676087 },
  { x: 179.97426058650726, y: -31.667701697964592 },
  { x: 180.14786028108335, y: -30.38811681729667 },
  { x: 180.30627184918933, y: -29.106832875788214 },
  { x: 180.44863837318383, y: -27.824071490070597 },
  { x: 180.57283233340567, y: -26.53924168246016 },
  { x: 180.67521921710036, y: -25.253141272829843 },
  { x: 180.47210018722527, y: -24.262470607262852 },
  { x: 179.19133335119, y: -24.42942180289775 },
  { x: 177.9117189216379, y: -24.596225254111737 },
  { x: 176.63201584543324, y: -24.763028705325723 },
  { x: 175.35219457369186, y: -24.929861705423892 },
  { x: 174.072136910877, y: -25.096724254406244 },
  { x: 172.7928475190509, y: -25.263483382293956 },
  { x: 171.51335128503553, y: -25.430257284623757 },
  { x: 170.23261399788447, y: -25.597208480258658 },
  { x: 168.95178806408083, y: -25.764174450335652 },
  { x: 168.50837750802825, y: -26.77903087760657 },
  { x: 168.29816674594915, y: -28.051538800512624 },
  { x: 168.06744905824698, y: -29.320914541695267 },
  { x: 167.8198885065604, y: -30.586596672355007 },
  { x: 167.5566670462567, y: -31.85118549429998 },
  { x: 167.27967580592372, y: -33.11174089355394 },
  { x: 166.98938756770826, y: -34.369503923252594 },
  { x: 166.68642285817822, y: -35.62414954566993 },
  { x: 166.3712249105964, y: -36.8760914451845 },
  { x: 166.0442369582254, y: -38.12488638853356 },
  { x: 165.70587268544395, y: -39.370032044686006 },
  { x: 165.35619119002038, y: -40.61240010572522 },
  { x: 164.99525156972294, y: -41.852330383819336 },
  { x: 164.62346750893033, y: -43.08828633699082 },
  { x: 164.2408685565267, y: -44.32119875509143 },
  { x: 163.8477206524696, y: -45.550580081532146 },
  { x: 163.4441124434117, y: -46.776474639639254 },
  { x: 163.02971889162697, y: -47.99938476044386 },
  { x: 162.605130974799, y: -49.21833533076793 },
  { x: 162.17037824181205, y: -50.433503643916545 },
  { x: 161.72519475270843, y: -51.644934023215995 },
  { x: 161.26961005637236, y: -52.853187897465745 },
  { x: 160.8041560327191, y: -54.056906017993384 },
  { x: 160.32844854625426, y: -55.25672368580885 },
  { x: 159.84266489028295, y: -56.45230108874403 },
  { x: 159.34650957596338, y: -57.64448036999814 },
  { x: 158.84057358097917, y: -58.831798859804124 },
  { x: 158.3244136720676, y: -60.014817986961454 },
  { x: 157.79829578918626, y: -61.19336045816503 },
  { x: 157.2621312856827, y: -62.3675296945095 },
  { x: 156.71565422159918, y: -63.5374291170895 },
  { x: 156.15927828131427, y: -64.70221658270583 },
  { x: 155.59303301371224, y: -65.86202506133728 },
  { x: 155.0167706743721, y: -67.01692842519432 },
  { x: 154.43013667668365, y: -68.16716306535042 },
  { x: 153.8337219983306, y: -69.3118425152801 },
  { x: 153.2272902482394, y: -70.45136568491981 },
  { x: 152.61095962194688, y: -71.58530411544889 },
  { x: 151.98449372837953, y: -72.71386464905665 },
  { x: 151.34777437200063, y: -73.83707683462724 },
  { x: 150.7012447860729, y: -74.95432753281388 },
  { x: 150.04469812840708, y: -76.06571277749016 },
  { x: 149.37825259453987, y: -77.17098140314053 },
  { x: 148.70155359786116, y: -78.27059141746983 },
  { x: 148.0150443716336, y: -79.36355293285791 },
  { x: 147.31839987813123, y: -80.45038305477797 },
  { x: 146.61188605731166, y: -81.53057206497787 },
  { x: 145.8951778714489, y: -82.60455580949932 },
  { x: 145.16865945603735, y: -83.67158079179562 },
  { x: 144.43224216442442, y: -84.73170610963516 },
  { x: 143.68586689884177, y: -85.78488743969164 },
  { x: 142.92971095259452, y: -86.83079974423907 },
  { x: 142.16333109241984, y: -87.86993796708752 },
  { x: 141.38731829600147, y: -88.90134915672206 },
  { x: 140.6014952700343, y: -89.92529925310033 },
  { x: 139.80583246563413, y: -90.941566639591 },
  { x: 139.00018213838, y: -91.95034338394123 },
  { x: 138.1849579726506, y: -92.95106805735156 },
  { x: 137.3599826751407, y: -93.94382191925347 },
  { x: 136.52549263692387, y: -94.92823560859468 },
  { x: 135.68104462473727, y: -95.90479668196421 },
  { x: 134.827288714033, y: -96.87262606005761 },
  { x: 133.96398851373755, y: -97.83198968283254 },
  { x: 133.09114402385092, y: -98.78276935475226 },
  { x: 132.2088734399099, y: -99.72473607196436 },
  { x: 131.31676307753585, y: -100.65830351884738 },
  { x: 130.41566985437012, y: -101.58254090554956 },
  { x: 129.5054460259918, y: -102.49754426594451 },
  { x: 128.5860915924009, y: -103.40326188948491 },
  { x: 127.6571928692188, y: -104.30005575000196 },
  { x: 126.7195772252027, y: -105.18709847873858 },
  { x: 125.77297872039489, y: -106.0645747562209 },
  { x: 124.81751555033213, y: -106.93238116135429 },
  { x: 123.85298087282516, y: -107.79066543855964 },
  { x: 122.87987701890506, y: -108.63891786958482 },
  { x: 121.8982926352244, y: -109.47710151832457 },
  { x: 120.90825727066733, y: -110.30512035090531 },
  { x: 119.90977092523389, y: -111.12293004400077 },
  { x: 118.90268585450313, y: -111.93070789091605 },
  { x: 117.88774078057966, y: -112.7278333650833 },
  { x: 116.8645220190849, y: -113.5146610531127 },
  { x: 115.83347280328161, y: -114.29085114283616 },
  { x: 114.79394305771775, y: -115.05689857806377 },
  { x: 113.74717383552901, y: -115.81190211782791 },
  { x: 112.69254461014755, y: -116.5562680592861 },
  { x: 111.63061681037284, y: -117.28969352637549 },
  { x: 110.56076990963705, y: -118.01256265459041 },
  { x: 109.48418586330749, y: -118.72408501127903 },
  { x: 108.40021459593213, y: -119.42479986357763 },
  { x: 107.3092106941212, y: -120.11447820763384 },
  { x: 106.21152874448487, y: -120.79295752458461 },
  { x: 105.10643002491854, y: -121.4606958221348 },
  { x: 103.99512603967376, y: -122.11703563761132 },
  { x: 102.87723265325613, y: -122.76225768541396 },
  { x: 101.75289761008658, y: -123.39628070611116 },
  { x: 100.62185497020744, y: -124.01933370355535 },
  { x: 99.48522759121768, y: -124.6308626361681 },
  { x: 98.34257223985456, y: -125.23113344390708 },
  { x: 97.19409575830734, y: -125.82012396510913 },
  { x: 96.03944355996586, y: -126.39808536528983 },
  { x: 94.87967940466068, y: -126.96450053897593 },
  { x: 93.71436005912908, y: -127.5197166855566 },
  { x: 92.54375146332868, y: -128.06365254560038 },
  { x: 91.36785361725948, y: -128.59635982965455 },
  { x: 90.18669606980569, y: -129.1179197971506 },
  { x: 89.00113573860861, y: -129.62804434646776 },
  { x: 87.8106998415213, y: -130.1269994175637 },
  { x: 86.61568386738561, y: -130.61476284877526 },
  { x: 85.41585142512805, y: -131.09151193340756 },
  { x: 84.21188213908485, y: -131.55702505482918 },
  { x: 83.00383510702439, y: -132.01141302135585 },
  { x: 81.79162168229408, y: -132.4548088029664 },
  { x: 80.57521231600977, y: -132.88727149742917 },
  { x: 79.35525708362347, y: -133.30873461975474 },
  { x: 78.13154914294593, y: -133.71943456101658 },
  { x: 76.90473856942914, y: -134.11971482699337 },
  { x: 75.67444122757874, y: -134.5093907371589 },
  { x: 74.44006613971106, y: -134.88877994201818 },
  { x: 73.2030316522669, y: -135.25747245080314 },
  { x: 71.96304227640442, y: -135.6154387146296 },
  { x: 70.720157109892, y: -135.96262332933972 },
  { x: 69.47354878397248, y: -136.2993624134911 },
  { x: 68.2246060962025, y: -136.6252939932525 },
  { x: 66.97285626443512, y: -136.94028140503457 },
  { x: 65.718565228628, y: -137.2444871677003 },
  { x: 64.46096471779235, y: -137.5380959617758 },
  { x: 63.20165037167408, y: -137.8206313115037 },
  { x: 61.94011985924207, y: -138.0921818635365 },
  { x: 60.676166338307034, y: -138.35293968562138 },
  { x: 59.409819357753165, y: -138.60288630970578 },
  { x: 58.14128575976975, y: -138.8417927319372 },
  { x: 56.870801935430244, y: -139.06979561590504 },
  { x: 55.59854517803974, y: -139.2868949616093 },
  { x: 54.32448593871407, y: -139.49304275211318 },
  { x: 53.048062788653745, y: -139.68826484269033 },
  { x: 51.77057587876283, y: -139.87252429723554 },
  { x: 50.49167062243111, y: -140.04590976240132 },
  { x: 49.21111062858514, y: -140.20825133210366 },
  { x: 47.929486874908584, y: -140.35968936354237 },
  { x: 46.64653342144377, y: -140.50030880975956 },
  { x: 45.36171838827543, y: -140.63004318576574 },
  { x: 44.07648967072852, y: -140.74880753851895 },
  { x: 42.79031538888775, y: -140.85679762937687 },
  { x: 41.5032250916373, y: -140.9539506669606 },
  { x: 40.21507103455625, y: -141.04022971516494 },
  { x: 38.92653284198083, y: -141.11579729285287 },
  { x: 37.63749231837429, y: -141.1806201575297 },
  { x: 36.34806765927337, y: -141.23462074337442 },
  { x: 35.0576678869944, y: -141.27804652229213 },
  { x: 33.76738631025217, y: -141.3107940731881 },
  { x: 32.47689789132066, y: -141.33285600884136 },
  { x: 31.18605488577895, y: -141.3444465586622 },
  { x: 29.89550736907907, y: -141.34543275267183 },
  { x: 28.60445752134807, y: -141.33591801196485 },
  { x: 27.313850906879825, y: -141.31607593623585 },
  { x: 26.023436360158772, y: -141.28564797274822 },
  { x: 24.733568467795106, y: -141.2449887081122 },
  { x: 23.443331214379146, y: -141.1939762531805 },
  { x: 22.15403952525705, y: -141.13268448016356 },
  { x: 20.865250167166067, y: -141.06131284402963 },
  { x: 19.577110884527116, y: -140.97961017926318 },
  { x: 18.28911934630908, y: -140.8879199916428 },
  { x: 17.002457507879285, y: -140.78612039202125 },
  { x: 15.716563940438256, y: -140.6743960609247 },
  { x: 14.431571613964811, y: -140.5527137558584 },
  { x: 13.147761242858694, y: -140.4211879787486 },
  { x: 11.86427590947859, y: -140.27978918071108 },
  { x: 10.582356666960195, y: -140.12864294450367 },
  { x: 9.301634154251218, y: -139.96785269122097 },
  { x: 8.022123145793751, y: -139.79737040392618 },
  { x: 6.743454280535505, y: -139.61729211649288 },
  { x: 5.466573122770339, y: -139.42772125001576 },
  { x: 4.191125085888058, y: -139.22871320865266 },
  { x: 2.9176715986881403, y: -139.02040096238238 },
  { x: 1.6450159313611687, y: -138.80259983067876 },
  { x: 0.37413319708518683, y: -138.57564223848888 },
  { x: -0.8949470552556216, y: -138.33936936056028 },
  { x: -2.1616633968617767, y: -138.0942281237662 },
  { x: -3.4270943620059637, y: -137.83976790762284 },
  { x: -4.690974010730534, y: -137.5763137498562 },
  { x: -5.952726139793917, y: -137.3039542971189 },
  { x: -7.212483719174936, y: -137.0226415324741 },
  { x: -8.470099004452676, y: -136.7326487831005 },
  { x: -9.725926582237332, y: -136.43369533459833 },
  { x: -10.979464121497793, y: -136.12612099913574 },
  { x: -12.231021885517984, y: -135.8099442447653 },
  { x: -13.480230513245612, y: -135.48504687595033 },
  { x: -14.72759233571179, y: -135.1515987987748 },
  { x: -15.972191337506846, y: -134.80986225958597 },
  { x: -17.214352556356786, y: -134.4595897864787 },
  { x: -18.45409076670371, y: -134.10105101302116 },
  { x: -19.691450291873885, y: -133.73427179448706 },
  { x: -20.926697071824968, y: -133.35897141647663 },
  { x: -22.159166256662832, y: -132.9756152739158 },
  { x: -23.389271530766038, y: -132.584122107373 },
  { x: -24.61659920975603, y: -132.1845177721219 },
  { x: -25.84166639910601, y: -131.7766988470679 },
  { x: -27.06404463999532, y: -131.36094604661074 },
  { x: -28.283275924719124, y: -130.93743666405547 },
  { x: -29.49946367437206, y: -130.50598601887597 },
  { x: -30.713479581037536, y: -130.06647591553553 },
  { x: -31.924230336000768, y: -129.61934220007583 },
  { x: -33.132129623640324, y: -129.16445928973909 },
  { x: -34.337133120629936, y: -128.7016794401044 },
  { x: -35.539093082548675, y: -128.2312538166873 },
  { x: -36.738393644890934, y: -127.75304206228796 },
  { x: -37.93413356668912, y: -127.26742831240071 },
  { x: -39.12699247227944, y: -126.77400626986808 },
  { x: -40.316083895136416, y: -126.27324132961593 },
  { x: -41.50306257277429, y: -125.76449819063431 },
  { x: -42.685756662205605, y: -125.24867070666978 },
  { x: -43.865451539892334, y: -124.72513096393347 },
  { x: -45.04194036364518, y: -124.19393806019369 },
  { x: -46.215518622305986, y: -123.65502551046106 },
  { x: -47.38504868383371, y: -123.1089251946509 },
  { x: -48.551106751469895, y: -122.5551938795004 },
  { x: -49.713279140836, y: -121.99401624553576 },
  { x: -50.87227502515241, y: -121.42509680391512 },
  { x: -52.027843238903586, y: -120.84850942684896 },
  { x: -53.17869840562753, y: -120.26457176484223 },
  { x: -54.32559402187094, y: -119.67305481404252 },
  { x: -55.46895854645446, y: -119.07365569838696 },
  { x: -56.608644234957175, y: -118.46605676737056 },
  { x: -57.743040673191096, y: -117.85119619806613 },
  { x: -58.873448012060294, y: -117.22815797506402 },
  { x: -59.99955598828085, y: -116.59672048173286 },
  { x: -61.1212759552002, y: -115.95686894363052 },
  { x: -62.2374407318931, y: -115.3086920074096 },
  { x: -63.34880381490625, y: -114.65145833818652 },
  { x: -64.45425712108276, y: -113.98528613149803 },
  { x: -65.55362335711754, y: -113.30939234191328 },
  { x: -66.64691729745269, y: -112.62267627349645 },
  { x: -67.73317860335223, y: -111.92390426033289 },
  { x: -68.80954103305042, y: -111.2119312831605 },
  { x: -69.60125906141214, y: -110.40144971334244 },
  { x: -69.14187733345851, y: -109.19478409161754 },
  { x: -68.74753269959204, y: -107.96578690067119 },
  { x: -68.44972427035198, y: -106.71074975553844 },
  { x: -68.36689874798655, y: -105.4236299094038 },
  { x: -68.4237064778287, y: -104.13388759979792 },
  { x: -68.55935063067153, y: -102.85035055587049 },
  { x: -68.28670307631344, y: -102.02347674255185 },
  { x: -67.00066176445148, y: -102.13367930611297 },
  { x: -65.71119278202428, y: -102.19173547631186 },
  { x: -64.42023158094585, y: -102.19698040325437 },
  { x: -63.130703500750286, y: -102.1434599867776 },
  { x: -61.846907904086265, y: -102.014789370602 },
  { x: -60.57637975642048, y: -101.78815681613814 },
  { x: -59.32089199080393, y: -101.48792537839506 },
  { x: -58.080341186141965, y: -101.13169141790384 },
  { x: -56.85415113919303, y: -100.72887364149783 },
  { x: -55.644065234123914, y: -100.28060229399706 },
  { x: -54.57476498774551, y: -100.95635572638194 },
  { x: -53.49878669354171, y: -101.66929642951135 },
  { x: -52.41316068865209, y: -102.36784682604353 },
  { x: -51.3199701694116, y: -103.0537281384822 },
  { x: -50.2197617901776, y: -103.72835871326812 },
  { x: -49.11243212985545, y: -104.39287618244235 },
  { x: -47.99969502372779, y: -105.0470589293735 },
  { x: -46.88168344177343, y: -105.69129108955599 },
  { x: -45.75811666959263, y: -106.32622273844181 },
  { x: -44.628846962764484, y: -106.95241530483048 },
  { x: -43.49513014886677, y: -107.56918916438576 },
  { x: -42.356582092405105, y: -108.17719439255967 },
  { x: -41.21315847005322, y: -108.7765048615627 },
  { x: -40.06522864286341, y: -109.36714273305795 },
  { x: -38.913516558498145, y: -109.94880513098258 },
  { x: -37.75701755489521, y: -110.52214951800966 },
  { x: -36.59661809858009, y: -111.08671049921325 },
  { x: -35.43187495629005, y: -111.64295346951931 },
  { x: -34.26271425581463, y: -112.19067158673853 },
  { x: -33.089904268142575, y: -112.72985746364985 },
  { x: -31.91313472998999, y: -113.2603707430534 },
  { x: -30.732538611335677, y: -113.78241087991745 },
  { x: -29.54789429554827, y: -114.29595571257882 },
  { x: -28.35982230919562, y: -114.80074668830093 },
  { x: -27.168440847814455, y: -115.29683551763108 },
  { x: -25.973114610394834, y: -115.7842517494535 },
  { x: -24.774656191251797, y: -116.26295106044188 },
  { x: -23.571883635018022, y: -116.73302209724876 },
  { x: -22.366215288134292, y: -117.19420630713758 },
  { x: -21.15716359401159, y: -117.64642981789783 },
  { x: -19.945024041491745, y: -118.08970740397163 },
  { x: -18.728791968512535, y: -118.52426806921139 },
  { x: -17.510166435914485, y: -118.94949867427033 },
  { x: -16.288512142687665, y: -119.36559128689561 },
  { x: -15.063341532243044, y: -119.77262716651876 },
  { x: -13.834994416748733, y: -120.17047334316092 },
  { x: -12.604150420540943, y: -120.55884171520137 },
  { x: -11.370573152546212, y: -120.93776921874526 },
  { x: -10.133967123922705, y: -121.30730017711892 },
  { x: -8.894435755765064, y: -121.66729423312248 },
  { x: -7.651757431441918, y: -122.01786958229262 },
  { x: -6.4069220385733985, y: -122.35847957027201 },
  { x: -5.159323825033754, y: -122.68951571977604 },
  { x: -3.9092582796648143, y: -123.01049786143676 },
  { x: -2.6562082969933747, y: -123.32178796908539 },
  { x: -1.4012228624079377, y: -123.62292064779605 },
  { x: -0.14371099822483957, y: -123.91394022089503 },
  { x: 1.1160318067140877, y: -124.19486885004545 },
  { x: 2.378640853418782, y: -124.46555879082642 },
  { x: 3.6428603143114593, y: -124.72580320104863 },
  { x: 4.909458460380882, y: -124.97576459957509 },
  { x: 6.178213674995676, y: -125.21511056145877 },
  { x: 7.44846110826172, y: -125.4437746017102 },
  { x: 8.721057677820324, y: -125.66190446475035 },
  { x: 9.99504304493554, y: -125.86916772563214 },
  { x: 11.270712698449193, y: -126.06549051214512 },
  { x: 12.548037089477107, y: -126.2509245348366 },
  { x: 13.827075315787642, y: -126.42539592149612 },
  { x: 15.107369369675963, y: -126.58871999159753 },
  { x: 16.38900789779462, y: -126.74076377516201 },
  { x: 17.671784057954326, y: -126.88154943385274 },
  { x: 18.95667296333313, y: -127.01110651655384 },
  { x: 20.24209374862723, y: -127.12918385774977 },
  { x: 21.528401000446827, y: -127.23575190855637 },
  { x: 22.815579944349825, y: -127.33061860122642 },
  { x: 24.10382264808342, y: -127.41385780797042 },
  { x: 25.392937043900414, y: -127.48537349491473 },
  { x: 26.68268674072735, y: -127.54507701540683 },
  { x: 27.97231824201755, y: -127.5928723355731 },
  { x: 29.2627475631807, y: -127.62873729375042 },
  { x: 30.55367921537496, y: -127.65258324328623 },
  { x: 31.844344927611573, y: -127.66433631197009 },
  { x: 33.13518793315328, y: -127.66394478925467 },
  { x: 34.42623778088428, y: -127.65133480292948 },
  { x: 35.717110335310174, y: -127.62643248078412 },
  { x: 37.007480558704955, y: -127.58920827393439 },
  { x: 38.29737799995281, y: -127.53961785905398 },
  { x: 39.586595816864445, y: -127.47763168725874 },
  { x: 40.87510446055568, y: -127.40319066078028 },
  { x: 42.16308122433163, y: -127.31623568185027 },
  { x: 43.450112423813714, y: -127.21675197602659 },
  { x: 44.73602076569684, y: -127.10470260720402 },
  { x: 46.0206289566759, y: -126.98007280094045 },
  { x: 47.30435068112947, y: -126.84278129780441 },
  { x: 48.58594488592185, y: -126.69291674444842 },
  { x: 49.866534428652, y: -126.53028707312532 },
  { x: 51.145144196141885, y: -126.35503264103494 },
  { x: 52.42236516607515, y: -126.16702047819848 },
  { x: 53.697015383084484, y: -125.9664204907 },
  { x: 54.97033590030558, y: -125.75298890024497 },
  { x: 56.24108566460274, y: -125.52693993624374 },
  { x: 57.50982610477544, y: -125.28813324149642 },
  { x: 58.77637992751859, y: -125.03659097766615 },
  { x: 60.03980156853832, y: -124.77250521250014 },
  { x: 61.30029787002392, y: -124.49582423545104 },
  { x: 62.55798702751211, y: -124.20651849763468 },
  { x: 63.81307588319219, y: -123.90453628850373 },
  { x: 65.06476661719121, y: -123.5900844502475 },
  { x: 66.31344336500354, y: -123.26305217455028 },
  { x: 67.55851514894553, y: -122.92359459305406 },
  { x: 68.80080933777428, y: -122.57148270190638 },
  { x: 70.03911442723833, y: -122.20709324938059 },
  { x: 71.27343041733764, y: -121.83047055880297 },
  { x: 72.50408234579824, y: -121.44151859629991 },
  { x: 73.7307747237783, y: -121.04037771907133 },
  { x: 74.953862137888, y: -120.62694450602253 },
  { x: 76.17245812160186, y: -120.20154399487953 },
  { x: 77.38644447938316, y: -119.76427221951596 },
  { x: 78.5962939933788, y: -119.31499620995298 },
  { x: 79.80233170131481, y: -118.85362731953802 },
  { x: 81.00343474559224, y: -118.38169470302759 },
  { x: 82.20060778827332, y: -117.89931655595842 },
  { x: 83.39320075390599, y: -117.4063968444569 },
  { x: 84.58195236459487, y: -116.90272872633375 },
  { x: 85.76579886050932, y: -116.38861507765185 },
  { x: 86.94512437714376, y: -115.86374563512727 },
  { x: 88.1193379368145, y: -115.32825336873884 },
  { x: 89.28882367501593, y: -114.78170981966592 },
  { x: 90.4533452006746, y: -114.22422579622418 },
  { x: 91.61231153610684, y: -113.65597120449766 },
  { x: 92.76569313242845, y: -113.07676875118129 },
  { x: 93.91360818517619, y: -112.4865150151804 },
  { x: 95.05602714546585, y: -111.88503270318992 },
  { x: 96.19221129119285, y: -111.27261730405166 },
  { x: 97.32219017124139, y: -110.64910629890264 },
  { x: 98.4459046878431, y: -110.01441104109027 },
  { x: 99.56370942760817, y: -109.36822126733065 },
  { x: 100.67433378851675, y: -108.7111353425285 },
  { x: 101.77854604155756, y: -108.04262877398952 },
  { x: 102.87599160012043, y: -107.36273849781901 },
  { x: 103.96613858429008, y: -106.67167874342724 },
  { x: 105.04931203179247, y: -105.96919095807765 },
  { x: 106.12471412275471, y: -105.25563711560146 },
  { x: 107.19249260159768, y: -104.53085469713564 },
  { x: 108.25261791943721, y: -103.79462208604888 },
  { x: 109.30523782069422, y: -103.04677676347809 },
  { x: 110.34943628995903, y: -102.28793925599119 },
  { x: 111.38533152276837, y: -101.51791010861993 },
  { x: 112.4128053235855, y: -100.73669670858531 },
  { x: 113.4318872412946, y: -99.94416608590855 },
  { x: 114.44210449374877, y: -99.14037733835801 },
  { x: 115.44298429880104, y: -98.32587712029107 },
  { x: 116.43505853636674, y: -97.50014832623451 },
  { x: 117.41776577764637, y: -96.6635529300196 },
  { x: 118.39137196259759, y: -95.81559598783628 },
  { x: 119.35493152692652, y: -94.95719351509418 },
  { x: 120.30891725278013, y: -94.08789489130955 },
  { x: 121.25315184685326, y: -93.2077370525876 },
  { x: 122.18763530914596, y: -92.31648360785488 },
  { x: 123.1115107220169, y: -91.41511705751046 },
  { x: 124.0251326720763, y: -90.50326804050206 },
  { x: 124.92811702382974, y: -89.58098088015598 },
  { x: 125.82040467950887, y: -88.64849196754564 },
  { x: 126.70226157907136, y: -87.70557968603968 },
  { x: 127.57280125599169, y: -86.75284978776388 },
  { x: 128.4324669435326, y: -85.78999200943429 },
  { x: 129.28087450619972, y: -84.81750129486099 },
  { x: 130.11802394399308, y: -83.83505260631796 },
  { x: 130.94391525691262, y: -82.84279368822611 },
  { x: 131.75831205388494, y: -81.84114561218507 },
  { x: 132.5606824549947, y: -80.83039647981562 },
  { x: 133.35158788904138, y: -79.81011044507603 },
  { x: 134.13043737834133, y: -78.78106316617615 },
  { x: 134.89734911843126, y: -77.74284834595844 },
  { x: 135.65208671823777, y: -76.69599047711715 },
  { x: 136.39476837329752, y: -75.64049694687333 },
  { x: 137.1254827302631, y: -74.57573984143808 },
  { x: 137.8435206159141, y: -73.50321876668372 },
  { x: 138.54917751909232, y: -72.42256436155792 },
  { x: 139.24218749984018, y: -71.33365104330294 },
  { x: 139.9229642425362, y: -70.23641232692934 },
  { x: 140.59073947619163, y: -69.13202278058343 },
  { x: 141.24574959187993, y: -68.0197436821606 },
  { x: 141.88787639406434, y: -66.90032852820754 },
  { x: 142.51729717605002, y: -65.7733340854615 },
  { x: 143.13350960680583, y: -64.63932178272195 },
  { x: 143.73680917517356, y: -63.49835071775727 },
  { x: 144.32692994119563, y: -62.35073115385137 },
  { x: 144.90390145375616, y: -61.19610850439407 },
  { x: 145.46787145727612, y: -60.03466006269045 },
  { x: 146.0182489740718, y: -58.867582558549934 },
  { x: 146.55521129744835, y: -57.69410772098377 },
  { x: 147.0788175251741, y: -56.51457536216005 },
  { x: 147.58924495055413, y: -55.32846837660558 },
  { x: 148.08569575371556, y: -54.13716078743487 },
  { x: 148.56852452126853, y: -52.940327556921915 },
  { x: 149.03776080209724, y: -51.737835715087876 },
  { x: 149.49313865624404, y: -50.52962616416439 },
  { x: 149.93448079040385, y: -49.31673311509788 },
  { x: 150.3617576556925, y: -48.09871333462558 },
  { x: 150.7747624099206, y: -46.87592140935771 },
  { x: 151.17361324862503, y: -45.64826869264171 },
  { x: 151.5579555851955, y: -44.41560744005665 },
  { x: 151.92755302855858, y: -43.1788979903385 },
  { x: 152.28225783429332, y: -41.937889177971705 },
  { x: 152.62183361132628, y: -40.692551454072074 },
  { x: 152.946043968584, y: -39.44301778861843 },
  { x: 153.25447522168793, y: -38.18970186598934 },
  { x: 153.54659549072272, y: -36.932736656163634 },
  { x: 153.82219793349915, y: -35.67150163257345 },
  { x: 154.08054382791258, y: -34.40610021631345 },
  { x: 154.32053986524826, y: -33.13731545281447 },
  { x: 154.54106318790727, y: -31.86551670312881 },
  { x: 154.74031131395438, y: -30.59024595955163 },
  { x: 154.91559529492892, y: -29.31153277096711 },
  { x: 155.06056212073153, y: -28.028579317502302 },
  { x: 154.32358340031914, y: -27.629506862166522 },
  { x: 153.0439985196512, y: -27.797167231021824 },
  { x: 151.76432499233073, y: -27.964812825435025 },
  { x: 150.48417868286333, y: -28.13254706650078 },
  { x: 149.2045938021954, y: -28.30019266091399 },
  { x: 147.92468388380146, y: -28.46788257865347 },
  { x: 146.645010356481, y: -28.635542947508767 },
  { x: 145.36477540036105, y: -28.803277188574523 },
  { x: 144.08471773754619, y: -28.970981880756096 },
  { x: 142.80510330799407, y: -29.138642249611394 },
  { x: 142.39936757927498, y: -30.124836259224637 },
  { x: 142.26796369131245, y: -31.40863185588866 },
  { x: 142.0984417427536, y: -32.68852699984051 },
  { x: 141.89718429258204, y: -33.963280637944486 },
  { x: 141.66758946247882, y: -35.23354284565262 },
  { x: 141.41193251652604, y: -36.49857490086034 },
  { x: 141.13136586120686, y: -37.75887913459875 },
  { x: 140.82769197845644, y: -39.01327359150052 },
  { x: 140.50132455265336, y: -40.262157181502126 },
  { x: 140.15335689251236, y: -41.50499802468829 },
  { x: 139.7842913290646, y: -42.74219503099546 },
  { x: 139.39483703553043, y: -43.97252192173004 },
  { x: 138.98528950075172, y: -45.19649580236524 },
  { x: 138.5562397024121, y: -46.413717762964595 },
  { x: 138.10801267823763, y: -47.62406960799135 },
  { x: 137.64081527041756, y: -48.827876375171535 },
  { x: 137.15538620105647, y: -50.023778815832735 },
  { x: 136.6518732145753, y: -51.21216106546931 },
  { x: 136.13051270204744, y: -52.39290492854453 },
  { x: 135.5914524078939, y: -53.56623202168979 },
  { x: 135.03537195645086, y: -54.731019487306106 },
  { x: 134.4623008966025, y: -55.88763668644577 },
  { x: 133.8726233638432, y: -57.03549264142514 },
  { x: 133.2663984559413, y: -58.17519310436993 },
  { x: 132.6440398572754, y: -59.306043676501886 },
  { x: 132.00578395891898, y: -60.42805913226306 },
  { x: 131.35201489636637, y: -61.54082578727491 },
  { x: 130.68264402296504, y: -62.64453570928461 },
  { x: 129.99784863202012, y: -63.73938096603937 },
  { x: 129.29904706997237, y: -64.82349997783564 },
  { x: 128.58558926136976, y: -65.89801560227238 },
  { x: 127.85712061960213, y: -66.96363701256998 },
  { x: 127.11423212235309, y: -68.01986187769732 },
  { x: 126.35781023614817, y: -69.06567076115012 },
  { x: 125.58803225429243, y: -70.10087159518115 },
  { x: 124.80433674798644, y: -71.12682362846284 },
  { x: 124.00775792817659, y: -72.14199770623874 },
  { x: 123.1982366970945, y: -73.14697741897143 },
  { x: 122.37571395697182, y: -74.14202131939753 },
  { x: 121.54066248995551, y: -75.12659014038071 },
  { x: 120.69405740922355, y: -76.1001446147846 },
  { x: 119.83504179713465, y: -77.06344562637693 },
  { x: 118.96405888695158, y: -78.01660398347342 },
  { x: 118.08187694966308, y: -78.95866673455909 },
  { x: 117.18837778973244, y: -79.8902617934229 },
  { x: 116.28332501608617, y: -80.8117141977908 },
  { x: 115.36763464413396, y: -81.72223351501096 },
  { x: 114.44198629821203, y: -82.62159812845196 },
  { x: 113.50567080509998, y: -83.5103842413554 },
  { x: 112.55907230029217, y: -84.38870266203693 },
  { x: 111.60298860366159, y: -85.25604367224443 },
  { x: 110.63750836186074, y: -86.11234817420953 },
  { x: 109.66257247712127, y: -86.95794859287925 },
  { x: 108.67841734051667, y: -87.7929852854535 },
  { x: 107.68516114758366, y: -88.61750257525854 },
  { x: 106.68321758270078, y: -89.43126407122091 },
  { x: 105.67291168359407, y: -90.23418851390909 },
  { x: 104.6540957058426, y: -91.02671913658584 },
  { x: 103.6274492737826, y: -91.80850873986203 },
  { x: 102.59238140973038, y: -92.58018523752652 },
  { x: 101.55016271570585, y: -93.3410025202537 },
  { x: 100.49987717629931, y: -94.09178056957964 },
  { x: 99.44190892700514, y: -94.83246767495703 },
  { x: 98.37782405868508, y: -95.56210349764991 },
  { x: 97.30614512712992, y: -96.28195125245712 },
  { x: 96.22778814774938, y: -96.99155293167381 },
  { x: 95.14290086496435, y: -97.69098240751046 },
  { x: 94.05133553435392, y: -98.38054255602992 },
  { x: 92.95442185570634, y: -99.05955375289601 },
  { x: 91.85071193369664, y: -99.7291314684866 },
  { x: 90.74094449042938, y: -100.3889802139599 },
  { x: 89.62535591697805, y: -101.0390408915475 },
  { x: 88.50480313098393, y: -101.67898846352342 },
  { x: 87.37916793691032, y: -102.3091849037189 },
  { x: 86.2479184548419, y: -102.93008821983878 },
  { x: 85.1113501736205, y: -103.54161715245154 },
  { x: 83.9695221910145, y: -104.1438381865466 },
  { x: 82.82293683805501, y: -104.73678087100815 },
  { x: 81.67159411474205, y: -105.32056340137291 },
  { x: 80.51419387017152, y: -105.89193540038076 },
  { x: 79.34893362240828, y: -106.44764649077152 },
  { x: 78.17643389802016, y: -106.98738640926125 },
  { x: 76.99666514812297, y: -107.51085966700819 },
  { x: 75.8100410570953, y: -108.01815491066482 },
  { x: 74.61623658721112, y: -108.50939772298894 },
  { x: 73.41625640053265, y: -108.98393802852854 },
  { x: 72.20915493276603, y: -109.44235203052517 },
  { x: 70.99649827477299, y: -109.88409307462145 },
  { x: 69.77763635110146, y: -110.30922764580679 },
  { x: 68.55242141733058, y: -110.7179699734915 },
  { x: 67.322419564322, y: -111.1099137605181 },
  { x: 66.08748304765486, y: -111.48498513467611 },
  { x: 64.84681404745615, y: -111.84358300590198 },
  { x: 63.601653616861626, y: -112.18550053200647 },
  { x: 62.352858673512564, y: -112.51036835193727 },
  { x: 61.09904041985236, y: -112.81882915392536 },
  { x: 59.841528555669264, y: -113.1106465468973 },
  { x: 58.580086689889804, y: -113.38576143308468 },
  { x: 57.3155717401553, y: -113.64438065467682 },
  { x: 56.04748137543462, y: -113.88648205001057 },
  { x: 54.77619973122217, y: -114.11224291239101 },
  { x: 53.50264282292761, y: -114.32158936960771 },
  { x: 52.2254809507627, y: -114.51483168494458 },
  { x: 50.94684163438864, y: -114.69184427564386 },
  { x: 49.66625209165849, y: -114.85274533724225 },
  { x: 48.38350548038296, y: -114.99780080969742 },
  { x: 47.098690447214615, y: -115.1270624035567 },
  { x: 45.812486616489664, y: -115.24062615269366 },
  { x: 44.52601684580706, y: -115.33863241430818 },
  { x: 43.23777414207347, y: -115.42116983505281 },
  { x: 41.94823128743582, y: -115.48856345265358 },
  { x: 40.65833384618796, y: -115.5407689437842 },
  { x: 39.367609036182984, y: -115.5779709889708 },
  { x: 38.07700242171474, y: -115.60042814095002 },
  { x: 36.78633670947813, y: -115.60822165915332 },
  { x: 35.494814079600204, y: -115.6014254157912 },
  { x: 34.20400062294267, y: -115.58034967414756 },
  { x: 32.91371904620044, y: -115.5451421786433 },
  { x: 31.623880702720953, y: -115.49597283536252 },
  { x: 30.334308299199115, y: -115.43284903152622 },
  { x: 29.046154242118075, y: -115.35611057930254 },
  { x: 27.75909349375181, y: -115.26591999755446 },
  { x: 26.47238733199574, y: -115.16238070737664 },
  { x: 25.186804027838633, y: -115.04568477651625 },
  { x: 23.902520874585583, y: -114.91601688549946 },
  { x: 22.619626518889145, y: -114.77353216596823 },
  { x: 21.338061862980947, y: -114.61839313678556 },
  { x: 20.058875892249493, y: -114.45088789957221 },
  { x: 18.780591162485628, y: -114.27096474378091 },
  { x: 17.504286207962036, y: -114.07894131991658 },
  { x: 16.229857607584073, y: -113.87495059795809 },
  { x: 14.957394008004293, y: -113.65916248398945 },
  { x: 13.686378303749485, y: -113.43163607577904 },
  { x: 12.417977675744892, y: -113.19265947494767 },
  { x: 11.151896635148674, y: -112.94232132814787 },
  { x: 9.888312475265936, y: -112.6808728008952 },
  { x: 8.626028466287254, y: -112.40821047209502 },
  { x: 7.366817541263624, y: -112.12485144722052 },
  { x: 6.110398985795304, y: -111.83071446684022 },
  { x: 4.856255694409087, y: -111.52594727537502 },
  { x: 3.6046831559468058, y: -111.21080842556152 },
  { x: 2.355238137145713, y: -110.8851649474209 },
  { x: 1.1091025933731347, y: -110.5494526869949 },
  { x: -0.13438832526504993, y: -110.20377506537811 },
  { x: -1.375190295442566, y: -109.84802127425485 },
  { x: -2.613406738254055, y: -109.48244986636173 },
  { x: -3.848683067089319, y: -109.10724552222491 },
  { x: -5.080605597569793, y: -108.72251905016005 },
  { x: -6.309691435168683, y: -108.32843296903017 },
  { x: -7.536044000980631, y: -107.92475088776182 },
  { x: -8.758850700690598, y: -107.51218936679642 },
  { x: -9.97862863977179, y: -107.09027562398705 },
  { x: -11.195067554940284, y: -106.65959324979633 },
  { x: -12.408137897311896, y: -106.2198763042666 },
  { x: -13.619139817790687, y: -105.77102875352428 },
  { x: -14.826462902188673, y: -105.31347905639 },
  { x: -16.030491286000235, y: -104.8472936978532 },
  { x: -17.23050102156289, y: -104.37279032841884 },
  { x: -18.427733162012323, y: -103.88945184261371 },
  { x: -19.6215524063386, y: -103.39778057146891 },
  { x: -20.811766686794535, y: -102.8975548983531 },
  { x: -21.998435101148484, y: -102.38912202265543 },
  { x: -23.181365581653267, y: -101.87243023382852 },
  { x: -24.3599966995094, y: -101.34774547183011 },
  { x: -25.535466086757925, y: -100.81472792449202 },
  { x: -26.706990697968006, y: -100.27342191514056 },
  { x: -27.874777375328915, y: -99.72400473708082 },
  { x: -29.039165931008753, y: -99.16617351424992 },
  { x: -30.19900395852439, y: -98.60035670546851 },
  { x: -31.35505972886458, y: -98.02634746854734 },
  { x: -32.50712639984004, y: -97.44377644243409 },
  { x: -33.65517442256659, y: -96.85293172874954 },
  { x: -34.79825823275037, y: -96.2538133274937 },
  { x: -35.93698358251713, y: -95.6462143964773 },
  { x: -37.07092201304622, y: -95.02976557464804 },
  { x: -38.2003099154111, y: -94.40431173036397 },
  { x: -39.32436424418091, y: -93.76961647255159 },
  { x: -40.442907706050576, y: -93.12516269573773 },
  { x: -41.55517203003131, y: -92.47059581331219 },
  { x: -42.66121631389148, y: -91.80446054272893 },
  { x: -43.75891303796992, y: -91.1253754736524 },
  { x: -44.84495272723809, y: -90.42826558522414 },
  { x: -44.20037336766645, y: -89.32283444071076 },
  { x: -43.63173464044556, y: -88.16442214685696 },
  { x: -43.09577697913125, y: -86.98995742167067 },
  { x: -42.623925622052326, y: -85.78901689625624 },
  { x: -42.222858617034184, y: -84.5621029016448 },
  { x: -41.86475568961836, y: -83.32207658967711 },
  { x: -41.53679262406938, y: -82.07310435302294 },
  { x: -41.23205498148837, y: -80.81821495231111 },
  { x: -40.94704121909961, y: -79.56006778711807 },
  { x: -40.67977156166285, y: -78.2975769359501 },
  { x: -40.63643812300824, y: -78.21666470383555 },
  { x: -40.877483145732434, y: -79.48482155354563 },
  { x: -41.16367886348851, y: -80.74305736539121 },
  { x: -41.48989854487069, y: -81.99182275985609 },
  { x: -41.85466474566981, y: -83.23014262376223 },
  { x: -42.257859270349144, y: -84.45650257679522 },
  { x: -42.69960031444542, y: -85.66887113316749 },
  { x: -43.18109938221015, y: -86.86641353690084 },
  { x: -43.70368617343157, y: -88.04651471174508 },
  { x: -44.269015425623955, y: -89.20743866075445 },
  { x: -44.87813612417579, y: -90.3451297995748 },
  { x: -45.53310191653781, y: -91.45695827751383 },
  { x: -46.23596645016074, y: -92.53959984510094 },
  { x: -46.98802987594865, y: -93.58845965084564 },
  { x: -47.79139016467854, y: -94.59974066313039 },
  { x: -48.64595866969787, y: -95.56651366861425 },
  { x: -49.552946895258124, y: -96.48455317685901 },
  { x: -50.518190745985514, y: -97.340842904382 },
  { x: -51.54300514722615, y: -98.12535100500304 },
  { x: -52.62043133675493, y: -98.83566924466119 },
  { x: -53.74373216897808, y: -99.47102196514662 },
  { x: -54.90606707720719, y: -100.03234734353218 },
  { x: -56.10112737466916, y: -100.5212188579006 },
  { x: -57.32214636688605, y: -100.93974186624996 },
  { x: -58.56410074354671, y: -101.2907161253566 },
  { x: -59.822366104276476, y: -101.57727381694392 },
  { x: -61.09290902638435, y: -101.80229595721978 },
  { x: -62.37335082469359, y: -101.96862662628685 },
  { x: -63.65909664771371, y: -102.07795011054351 },
  { x: -64.94872814900391, y: -102.13213537691439 },
  { x: -66.23999961336628, y: -102.13102729375753 },
  { x: -67.52939472358301, y: -102.07202555926479 },
  { x: -68.67057263073697, y: -101.79849892560225 },
  { x: -68.88967760695517, y: -100.52660414204298 },
  { x: -69.28037295362502, y: -99.29920259084254 },
  { x: -69.79034237130024, y: -98.11397468459252 },
  { x: -70.32774792793953, y: -96.93982022269014 },
  { x: -70.12198427293002, y: -97.32801868864651 },
  { x: -69.624307191075, y: -98.51868358958623 },
  { x: -69.20780089407116, y: -99.73979861567672 },
  { x: -68.87315978069678, y: -100.98616316330171 },
  { x: -68.62564355233647, y: -102.2523697866557 },
  { x: -68.47263943003603, y: -103.53360201761684 },
  { x: -68.42271659020855, y: -104.82297496617045 },
  { x: -68.48469537478275, y: -106.11237007638718 },
  { x: -68.66616984699368, y: -107.38979788850975 },
  { x: -68.97256222708896, y: -108.64298084116001 },
  { x: -69.4055863503512, y: -109.85847419203465 },
  { x: -69.96202138840444, y: -111.02235302946231 },
  { x: -70.6344653457608, y: -112.12358084520065 },
  { x: -71.41160099977813, y: -113.15341116953138 },
  { x: -72.28017567590028, y: -114.1075150909217 },
  { x: -73.22675940626598, y: -114.9848731728673 },
  { x: -74.23846887737139, y: -115.78731744618752 },
  { x: -75.30258329457565, y: -116.51747037435359 },
  { x: -76.40988340601362, y: -117.1803700421188 },
  { x: -77.55230236630327, y: -117.78127615086771 },
  { x: -78.72330987204016, y: -118.32501994316428 },
  { x: -79.92008400478474, y: -118.80730205635987 },
  { x: -81.1428907044947, y: -119.21889585136826 },
  { x: -82.3904150458239, y: -119.5487869816102 },
  { x: -83.65902251601779, y: -119.78460185183398 },
  { x: -84.94311360152363, y: -119.91299175360984 },
  { x: -86.2331735616345, y: -119.92075572292897 },
  { x: -87.51704303050899, y: -119.79677599211743 },
  { x: -88.77979982163458, y: -119.5333329151824 },
  { x: -90.00522159759477, y: -119.12836545745209 },
  { x: -91.17585974227934, y: -118.58664576372205 },
  { x: -92.2793037243314, y: -117.9184272968039 },
  { x: -93.3063195174437, y: -117.13759064504262 },
  { x: -94.25213497682064, y: -116.2592279010348 },
  { x: -95.1141941239804, y: -115.29925113891306 },
  { x: -95.89289586885944, y: -114.27028511944468 },
  { x: -96.587796978195, y: -113.18290834316723 },
  { x: -97.19521861590631, y: -112.04461883944218 },
  { x: -97.42921622975281, y: -111.58501549485717 },
  { x: -96.89813413432873, y: -112.76058830320034 },
  { x: -96.2479404867623, y: -113.87503185738959 },
  { x: -95.49606912872159, y: -114.9235075276399 },
  { x: -94.65070510112533, y: -115.89893096896839 },
  { x: -93.72016641487107, y: -116.79284381327759 },
  { x: -92.71228352426738, y: -117.59847197886853 },
  { x: -91.63621658341101, y: -118.3104892793672 },
  { x: -90.49697412817106, y: -118.91699490166883 },
  { x: -89.30178086073026, y: -119.40240180936678 },
  { x: -88.06102321387901, y: -119.75538539259787 },
  { x: -86.78851529097297, y: -119.96690369280203 },
  { x: -85.49999187283963, y: -120.02939219562839 },
  { x: -84.21330048552565, y: -119.93230194942355 },
  { x: -83.40606929296776, y: -120.212587890343 },
  { x: -83.52190091896578, y: -121.49779444622676 },
  { x: -83.70525174532234, y: -122.77527396889663 },
  { x: -83.94520345933176, y: -124.0438962135326 },
  { x: -84.23680662289335, y: -125.30104610388446 },
  { x: -84.57763822750412, y: -126.54605140283702 },
  { x: -84.96608785897605, y: -127.77721304954979 },
  { x: -85.40076671975255, y: -128.992477396572 },
  { x: -85.88086221551858, y: -130.19053690577857 },
  { x: -86.4057242708221, y: -131.37009881348646 },
  { x: -86.97431867471673, y: -132.5288878556136 },
  { x: -87.58583283288739, y: -133.66553000904545 },
  { x: -88.23983828651346, y: -134.77914250086704 },
  { x: -88.93448823033347, y: -135.86681476598633 },
  { x: -89.6691621377796, y: -136.9278967289513 },
  { x: -90.44272237681075, y: -137.9610956260789 },
  { x: -91.25409041315429, y: -138.96522950200185 },
  { x: -92.10134556933828, y: -139.93876550835316 },
  { x: -92.98323201778493, y: -140.88109050578595 },
  { x: -93.89815411874837, y: -141.79139189998526 },
  { x: -94.84492991686128, y: -142.6691932151936 },
  { x: -95.82100343364179, y: -143.51362275932757 },
  { x: -96.8251779392805, y: -144.32440720520847 },
  { x: -97.8555179818634, y: -145.10162781226782 },
  { x: -98.91047963219191, y: -145.84512944886367 },
  { x: -99.98868886715154, y: -146.55529625049036 },
  { x: -101.08789258432333, y: -147.23204326410593 },
  { x: -102.20654685450866, y: -147.87577309325727 },
  { x: -103.34325549292993, y: -148.4870508603545 },
  { x: -104.49712464584057, y: -149.06673717664935 },
  { x: -105.66574607917964, y: -149.61474339548937 },
  { x: -106.84821116475854, y: -150.13222931057868 },
  { x: -108.04746740377452, y: -150.6095176623473 },
  { x: -109.26598951527792, y: -151.03610382246814 },
  { x: -110.5015908818392, y: -151.40882236672306 },
  { x: -111.75270541259665, y: -151.725730455977 },
  { x: -113.01694703515246, y: -151.9843792264533 },
  { x: -114.29213651929814, y: -152.18315826396403 },
  { x: -115.57585824375171, y: -152.3207637239945 },
  { x: -116.86416743247472, y: -152.39621679975622 },
  { x: -118.15475188527982, y: -152.40926632573363 },
  { x: -119.44444987155944, y: -152.36012653133702 },
  { x: -120.73087531891576, y: -152.24935515175537 },
  { x: -122.01005390242618, y: -152.07835945259788 },
  { x: -123.28000584685039, y: -151.84883110748407 },
  { x: -124.53831553090643, y: -151.56259845362277 },
  { x: -125.78356460815351, y: -151.22195152953816 },
  { x: -127.0131010662362, y: -150.82928010123857 },
  { x: -128.2255878181452, y: -150.38735068300562 },
  { x: -129.42010146124977, y: -149.89866015555282 },
  { x: -130.59551175072994, y: -149.36587530567766 },
  { x: -131.7516266188385, y: -148.79117905719923 },
  { x: -132.88724194854498, y: -148.17761863879886 },
  { x: -134.00200315323917, y: -147.52737697429563 },
  { x: -135.09596933068948, y: -146.8425631152981 },
  { x: -136.1693325486431, y: -146.12511990094129 },
  { x: -137.2212432766797, y: -145.3774961950019 },
  { x: -138.25225555637778, y: -144.60098845477344 },
  { x: -139.26239893662145, y: -143.79748042162265 },
  { x: -140.2518507107159, y: -142.96805432343268 },
  { x: -141.22020458150357, y: -142.11464930572808 },
  { x: -142.16759351896326, y: -141.23800778422392 },
  { x: -143.09391410200035, y: -140.339223067635 },
  { x: -143.99893732676244, y: -139.41910036305535 },
  { x: -144.8825967082601, y: -138.47773570435848 },
  { x: -145.7432448962001, y: -137.5161226727751 },
  { x: -146.57972948409935, y: -136.53326768707456 },
  { x: -147.3888148691397, y: -135.52764528611087 },
  { x: -147.71318035803938, y: -134.6398859969328 },
  { x: -146.48861549972054, y: -134.23171248526862 },
  { x: -145.2709133697532, y: -133.8041475183592 },
  { x: -144.05961596043258, y: -133.35870178290847 },
  { x: -142.8551812794635, y: -132.89495420731677 },
  { x: -141.65814120676126, y: -132.41129807100668 },
  { x: -140.47042380701882, y: -131.90590873037988 },
  { x: -139.29387588549758, y: -131.37546932318676 },
  { x: -138.13120116510038, y: -130.81587255452592 },
  { x: -136.9857312825188, y: -130.21967210558316 },
  { x: -135.86537795149292, y: -129.57896364983952 },
  { x: -134.76655836981553, y: -128.9013929610774 },
  { x: -133.686265938521, y: -128.19507859522608 },
  { x: -132.62130199089646, y: -127.4645119826814 },
  { x: -131.57102383871097, y: -126.71435445992331 },
  { x: -130.53376197000816, y: -125.94670399772878 },
  { x: -129.50840830163116, y: -125.16300849142279 },
  { x: -128.4946747319592, y: -124.36377027203645 },
  { x: -127.49431203238015, y: -123.54752666980269 },
  { x: -128.23529462659937, y: -124.20313515039571 },
  { x: -129.23487428074756, y: -125.01970379035546 },
  { x: -130.2569775718644, y: -125.80782424206788 },
  { x: -131.2990780703522, y: -126.57021500287783 },
  { x: -132.35847205330822, y: -127.3075113737952 },
  { x: -133.43450944528038, y: -128.02037820471415 },
  { x: -134.52622990753278, y: -128.70872684898208 },
  { x: -135.63358172951806, y: -129.37265334047265 },
  { x: -136.75516872645858, y: -130.01121950211302 },
  { x: -137.89107215778586, y: -130.62419633005075 },
  { x: -139.0406345608268, y: -131.2109115871707 },
  { x: -140.20358999562376, y: -131.7707299724629 },
  { x: -141.379982785503, y: -132.30310483157 },
  { x: -142.5684167456869, y: -132.80654394584073 },
  { x: -143.76884755284917, y: -133.28057453312817 },
  { x: -144.98093539482167, y: -133.72423256108584 },
  { x: -146.20453252718355, y: -134.13669804817764 },
  { x: -147.43810240795725, y: -134.51658958406802 },
  { x: -148.68141603329033, y: -134.86319799553658 },
  { x: -149.93378639162555, y: -135.17548907163692 },
  { x: -151.19474808803704, y: -135.45242121420156 },
  { x: -152.46284583997877, y: -135.69302300366303 },
  { x: -153.73737786145136, y: -135.89643382876943 },
  { x: -155.01742813704516, y: -136.06180415910055 },
  { x: -156.30184426027702, y: -136.18829554506763 },
  { x: -157.59010173845272, y: -136.27519142622927 },
  { x: -158.87991053304805, y: -136.32188974407026 },
  { x: -160.17074615136866, y: -136.32834248165375 },
  { x: -161.46099817922672, y: -136.29764857820848 },
  { x: -162.75044499999078, y: -136.23042117308125 },
  { x: -164.03677441347352, y: -136.12633153493553 },
  { x: -165.3197906583172, y: -135.98500291549794 },
  { x: -166.59791286921808, y: -135.806269102295 },
  { x: -167.87084186372374, y: -135.58984938092698 },
  { x: -169.13632823302578, y: -135.33589149581474 },
  { x: -170.39354460836705, y: -135.04439175334778 },
  { x: -171.6415343446221, y: -134.71543880017865 },
  { x: -172.8791524225289, y: -134.34922470405454 },
  { x: -174.10564534554072, y: -133.94587135412274 },
  { x: -175.31901117675417, y: -133.50599188972998 },
  { x: -176.51865155126453, y: -133.02978576584457 },
  { x: -177.70328109260984, y: -132.51771837739236 },
  { x: -178.872397469759, y: -131.96991900074164 },
  { x: -180.02384730777712, y: -131.38728887686003 },
  { x: -181.1572538583909, y: -130.7698132313054 },
  { x: -182.27115445183327, y: -130.11791313567738 },
  { x: -183.3647364937892, y: -129.43147778166028 },
  { x: -184.43566931601873, y: -128.71097995140104 },
  { x: -185.48236466599704, y: -127.9557326333424 },
  { x: -186.50249187548414, y: -127.16502665426395 },
  { x: -187.49208770038896, y: -126.3365202650942 },
  { x: -188.44381663021306, y: -125.46408945958613 },
  { x: -189.3801912210935, y: -124.57652223815526 },
  { x: -190.3061793791835, y: -123.67748266244027 },
  { x: -191.20574714120326, y: -122.75204115870763 },
  { x: -192.08214303760766, y: -121.80386917581707 },
  { x: -192.9356607104332, y: -120.83558179001884 },
  { x: -193.76687636292152, y: -119.84810979116465 },
  { x: -194.57573828452527, y: -118.84213280359079 },
  { x: -195.3622206199708, y: -117.81770253784453 },
  { x: -196.12484407824365, y: -116.77643679533489 },
  { x: -196.86338150229673, y: -115.71809918498843 },
  { x: -197.57726961652523, y: -114.64251241350006 },
  { x: -198.26491093437807, y: -113.550843661795 },
  { x: -198.92643657902877, y: -112.44178539174814 },
  { x: -199.55961745652675, y: -111.31730260415766 },
  { x: -200.1638625891883, y: -110.17661964081377 },
  { x: -200.73769822641495, y: -109.02051954714732 },
  { x: -201.2800587615707, y: -107.84903925926349 },
  { x: -201.78927468269924, y: -106.66306524368785 },
  { x: -202.26411971110696, y: -105.46264182374664 },
  { x: -202.70304068356901, y: -104.2488918570388 },
  { x: -203.10464880252874, y: -103.02211821962725 },
  { x: -203.4674259940613, y: -101.7834880924372 },
  { x: -203.79008318809414, y: -100.53382884422578 },
  { x: -204.07122050623911, y: -99.2739973926343 },
  { x: -204.3094214488607, y: -98.00554505408238 },
  { x: -204.5035964008546, y: -96.72943216730599 },
  { x: -204.65269453002708, y: -95.44743905257712 },
  { x: -204.75558005114235, y: -94.16071811637896 },
  { x: -204.81168045456937, y: -92.87122697228862 },
  { x: -204.82042877109285, y: -91.58033964342066 },
  { x: -204.78147595451838, y: -90.29036094274129 },
  { x: -204.69470011569874, y: -89.00248021283895 },
  { x: -204.56015850559695, y: -87.71875848838538 },
  { x: -204.37822048526542, y: -86.44080618356858 },
  { x: -204.14958414709287, y: -85.17069172028135 },
  { x: -203.87499375359974, y: -83.90956011778583 },
  { x: -203.55543365199034, y: -82.65884449696485 },
  { x: -203.19359463753062, y: -81.41999275314343 },
  { x: -202.794021697969, y: -80.1925321041746 },
  { x: -202.3565301527793, y: -78.97824287033045 },
  { x: -201.88070077716722, y: -77.77827007087302 },
  { x: -201.36650402224856, y: -76.59453438327424 },
  { x: -200.81353913128154, y: -75.42812172902785 },
  { x: -200.22231582251842, y: -74.2808641389532 },
  { x: -199.59281008749073, y: -73.15389185787029 },
  { x: -198.9256535335979, y: -72.0491034015879 },
  { x: -198.2212967813237, y: -70.9673335260842 },
  { x: -197.4805431909569, y: -69.9104733599469 },
  { x: -196.70436787567553, y: -68.87929117416479 },
  { x: -195.89337658760533, y: -67.87499847298935 },
  { x: -195.04928316202893, y: -66.89877721178792 },
  { x: -194.17271735954054, y: -65.95118881935998 },
  { x: -193.26535053890163, y: -65.03329705553614 },
  { x: -192.32832771937444, y: -64.14544173248447 },
  { x: -191.36317251529962, y: -63.288494542288404 },
  { x: -190.37106872884976, y: -62.46263277825303 },
  { x: -189.35382622918104, y: -61.66841786917783 },
  { x: -188.31238688697684, y: -60.905731619526065 },
  { x: -187.24844606946715, y: -60.17504681144468 },
  { x: -186.16335194449286, y: -59.476437317144125 },
  { x: -185.05788386387425, y: -58.80968151999302 },
  { x: -183.93397727952535, y: -58.175222653254124 },
  { x: -182.79224163718243, y: -57.572809551411865 },
  { x: -181.634291044644, y: -57.00288544772901 },
  { x: -180.4606499946043, y: -56.465465116647636 },
  { x: -179.27263341240948, y: -55.96093269366212 },
  { x: -178.07079903324853, y: -55.489731412035226 },
  { x: -176.85630295721506, y: -55.05301367825009 },
  { x: -175.6292042820775, y: -54.652271710957955 },
  { x: -174.39041532963495, y: -54.290637691882246 },
  { x: -173.13890927616208, y: -53.97452372889071 },
  { x: -172.33031514132125, y: -54.4299459063638 },
  { x: -171.9340867660881, y: -55.65790888636373 },
  { x: -171.4472688991704, y: -56.85316125157289 },
  { x: -170.87964222123279, y: -58.012024165910475 },
  { x: -170.2347673728193, y: -59.130065296749024 },
  { x: -169.514982409391, y: -60.20107937841006 },
  { x: -168.72175000071488, y: -61.21948167178296 },
  { x: -167.85603048552693, y: -62.17652570714951 },
  { x: -166.9053320730387, y: -63.048705347142 },
  { x: -165.88767958260195, y: -63.84206333857588 },
  { x: -164.82102026774746, y: -64.56837491179816 },
  { x: -163.7176132218006, y: -65.23709570974745 },
  { x: -162.58516331631225, y: -65.85570160012207 },
  { x: -161.42900412487742, y: -66.42928976544364 },
  { x: -160.25313952130293, y: -66.96133219960369 },
  { x: -159.05951603833435, y: -67.45295176020116 },
  { x: -157.84821862901376, y: -67.8984307381466 },
  { x: -159.04060475245714, y: -67.50058456150443 },
  { x: -160.24028575668325, y: -67.02461113508194 },
  { x: -161.41659359352047, y: -66.49307103195302 },
  { x: -162.56727146693933, y: -65.90859410280996 },
  { x: -163.68953070099502, y: -65.27092918213717 },
  { x: -164.7788133803023, y: -64.57914548008293 },
  { x: -165.83080167415991, y: -63.83120412363857 },
  { x: -166.83883230918448, y: -63.025642443037036 },
  { x: -167.79653750083466, y: -62.16037724194341 },
  { x: -168.69537023436035, y: -61.234551602716365 },
  { x: -169.52682781833792, y: -60.247707517651094 },
  { x: -170.28156911175492, y: -59.200701904388886 },
  { x: -170.949850370052, y: -58.09687378684245 },
  { x: -171.52324277401587, y: -56.940744144291806 },
  { x: -171.99446252369535, y: -55.73944903226718 },
  { x: -172.3588926059369, y: -54.50148375497125 },
  { x: -172.61467513464746, y: -53.2368653841421 },
  { x: -172.76306593740478, y: -51.95487226941325 },
  { x: -172.8080541135737, y: -50.66527031700723 },
  { x: -172.75557529526435, y: -49.375771785695854 },
  { x: -172.61291697603855, y: -48.09327633993588 },
  { x: -172.38801672490993, y: -46.82229018456526 },
  { x: -172.08878625561857, y: -45.566994486695904 },
  { x: -171.7228861163889, y: -44.32954631487318 },
  { x: -171.29714948668834, y: -43.11100942892767 },
  { x: -170.81817315491074, y: -41.91266920532137 },
  { x: -170.29147537517733, y: -40.734171057444065 },
  { x: -169.72279232463018, y: -39.57586957190596 },
  { x: -169.11133357061735, y: -38.43905012516901 },
  { x: -168.45520059733008, y: -37.32764271882959 },
  { x: -167.752066430139, y: -36.245163670105484 },
  { x: -167.00051641621374, y: -35.19628170269765 },
  { x: -166.19836393812483, y: -34.18508933706544 },
  { x: -165.3446966740731, y: -33.216861049035565 },
  { x: -164.43926715215352, y: -32.297048607739804 },
  { x: -163.4820532107029, y: -31.431221977846697 },
  { x: -162.47439563034112, y: -30.624965898466854 },
  { x: -161.4180636505086, y: -29.883392326563968 },
  { x: -160.31620792098138, y: -29.211332504701986 },
  { x: -159.17268087753484, y: -28.612598238940535 },
  { x: -157.9924984432591, y: -28.0905581020765 },
  { x: -156.78038843962347, y: -27.646822508297863 },
  { x: -155.5424157751065, y: -27.282248375245928 },
  { x: -154.28376627888233, y: -26.99652543963678 },
  { x: -153.01000252839847, y: -26.788501294987277 },
  { x: -151.72589666845053, y: -26.65619616605714 },
  { x: -150.4367748854125, y: -26.597127946574986 },
  { x: -149.14619781982842, y: -26.608696334732695 },
  { x: -147.85779998445287, y: -26.688241930953787 },
  { x: -146.57562957641892, y: -26.833415598945688 },
  { x: -145.30210221700852, y: -27.042621698962524 },
  { x: -144.04060125346072, y: -27.315490869951994 },
  { x: -142.79524136789794, y: -27.65446089485921 },
  { x: -141.76198337300195, y: -27.99168753559962 },
  { x: -142.96038269437665, y: -27.513394521768763 },
  { x: -144.19889462602995, y: -27.15139114164077 },
  { x: -145.4607354017459, y: -26.88033922702856 },
  { x: -146.73719548791144, y: -26.690576292804256 },
  { x: -148.0226605965318, y: -26.575690231100097 },
  { x: -149.3127205566427, y: -26.53113051375188 },
  { x: -150.60351185163708, y: -26.552627326995136 },
  { x: -151.89133348377106, y: -26.63650183474906 },
  { x: -153.17376244454158, y: -26.779917344132066 },
  { x: -154.44709773620477, y: -26.990054234000667 },
  { x: -155.70586542796565, y: -27.27379739436954 },
  { x: -156.94457681458724, y: -27.63677588767558 },
  { x: -158.15489172350877, y: -28.084382385282215 },
  { x: -159.3278790044859, y: -28.622748280657454 },
  { x: -160.4507661523305, y: -29.258167486132308 },
  { x: -161.50644436310046, y: -29.999874028014016 },
  { x: -162.45878643227135, y: -30.86920220068283 },
  { x: -162.75455229489225, y: -29.776898147967827 },
  { x: -162.96349245495145, y: -28.503208269694444 },
  { x: -163.14034622039821, y: -27.22470192329921 },
  { x: -163.28794659050365, y: -25.942280349749698 },
  { x: -163.40739795481412, y: -24.657036857760698 },
  { x: -163.4990364318872, y: -23.369296485058218 },
  { x: -163.56271797091244, y: -22.080196863683312 },
  { x: -163.59804735556392, y: -20.789752768078074 },
  { x: -163.60440775288436, y: -19.49908705584146 },
  { x: -163.58099764939024, y: -18.208317922510204 },
  { x: -163.52692319133504, y: -16.918952361177652 },
  { x: -163.4408177428253, y: -15.630827852980794 },
  { x: -163.3218280798302, y: -14.345717330970615 },
  { x: -163.1683142392776, y: -13.063945832873134 },
  { x: -162.97901669997918, y: -11.787241968413069 },
  { x: -162.75243216245212, y: -10.516713820747286 },
  { x: -162.48693543806633, y: -9.253469473032652 },
  { x: -162.18076098099195, y: -7.999606896046176 },
  { x: -161.83254215533537, y: -6.756766052860022 },
  { x: -161.4403619772353, y: -5.527177884230017 },
  { x: -161.00272453442997, y: -4.312822165396437 },
  { x: -160.51825580380486, y: -3.1165799125671385 },
  { x: -159.98538600088767, y: -1.9408741342451423 },
  { x: -159.4031991102688, y: -0.7890734032273293 },
  { x: -158.77073479321226, y: 0.3360890086993575 },
  { x: -158.0876089142237, y: 1.4311558820854873 },
  { x: -157.35357769500854, y: 2.4929802607655525 },
  { x: -156.5760357438337, y: 3.523172558927536 },
  { x: -155.76562804622614, y: 4.5276130045238885 },
  { x: -154.92229550441743, y: 5.504883251113817 },
  { x: -154.046732517186, y: 6.453047846783325 },
  { x: -153.13913115227894, y: 7.370895287280902 },
  { x: -152.20034094011652, y: 8.256549218460918 },
  { x: -151.23068691842482, y: 9.108931106050685 },
  { x: -150.23182382471802, y: 9.926090723694116 },
  { x: -149.20385508009082, y: 10.707082507097347 },
  { x: -148.148841719215, y: 11.450163072093577 },
  { x: -147.0670718437113, y: 12.154770989883318 },
  { x: -145.96062864991464, y: 12.819207199626044 },
  { x: -144.83038382990844, y: 13.44254091146998 },
  { x: -143.67795518510172, y: 14.023752688910813 },
  { x: -142.50478322359845, y: 14.561719674349575 },
  { x: -141.31196125411336, y: 15.055407656839863 },
  { x: -140.10155769853927, y: 15.503206222193688 },
  { x: -138.8743334406439, y: 15.903578828433528 },
  { x: -137.63224609400442, y: 16.253969497077538 },
  { x: -136.37612302737796, y: 16.55081758758165 },
  { x: -135.1072791661106, y: 16.786543811152875 },
  { x: -133.82652710451742, y: 16.94727496666722 },
  { x: -132.54189675187524, y: 17.071129114720968 },
  { x: -131.25334378485772, y: 17.149064296754077 },
  { x: -129.96335769695733, y: 17.19001905023195 },
  { x: -128.67275108248907, y: 17.196977812457085 },
  { x: -127.3819302386105, y: 17.171536223175377 },
  { x: -126.09268287281468, y: 17.114181838975846 },
  { x: -124.80451404129154, y: 17.025313569794967 },
  { x: -123.51956603814438, y: 16.904842768980192 },
  { x: -122.23816390109918, y: 16.752518271015955 },
  { x: -120.96089860783964, y: 16.56807413594462 },
  { x: -119.68841284659672, y: 16.350742092777416 },
  { x: -118.42245000153723, y: 16.100344848209247 },
  { x: -117.16374879476577, y: 15.816188003461807 },
  { x: -115.9127746212082, y: 15.497325994241237 },
  { x: -114.67113050783146, y: 15.143389459495245 },
  { x: -113.44041209438144, y: 14.753816970424355 },
  { x: -112.22191953176223, y: 14.328002774902805 },
  { x: -111.01696035809888, y: 13.86537066968903 },
  { x: -109.826915983727, y: 13.365462647078187 },
  { x: -108.65346330782398, y: 12.82767295494452 },
  { x: -107.49836787621975, y: 12.252045916614309 },
  { x: -106.36280425706059, y: 11.63812352438271 },
  { x: -105.24901816554441, y: 10.986068297112732 },
  { x: -104.15821371870172, y: 10.295791588151827 },
  { x: -103.09241501509901, y: 9.567899149625747 },
  { x: -102.05302562673502, y: 8.802376207092404 },
  { x: -101.04172984000817, y: 8.000227422614023 },
  { x: -100.05999771190659, y: 7.162221067179367 },
  { x: -99.1092254272079, y: 6.289376577292755 },
  { x: -98.19073529847935, y: 5.382713389458507 },
  { x: -97.30259926102795, y: 4.445866016431153 },
  { x: -96.43430529930554, y: 3.4907574329786004 },
  { x: -95.58554315002822, y: 2.5180968123212457 },
  { x: -94.7578198062893, y: 1.5279728011116385 },
  { x: -93.95185921575128, y: 0.5193659628454596 },
  { x: -93.16980367251746, y: -0.5073838903091847 },
  { x: -92.41280558307096, y: -1.5529859315726904 },
  { x: -91.68269697823115, y: -2.6172628676399587 },
  { x: -90.98120646772273, y: -3.700894322847202 },
  { x: -90.31047634564898, y: -4.803570033910498 },
  { x: -89.6723238683872, y: -5.9257627829767765 },
  { x: -89.06930501441917, y: -7.0668372690361 },
  { x: -88.50388711557426, y: -8.227000334277749 },
  { x: -87.97838975926078, y: -9.406089459838718 },
  { x: -87.49618151827566, y: -10.603247728077696 },
  { x: -87.0600399877321, y: -11.818179650152848 },
  { x: -86.67365877815298, y: -13.049658947370574 },
  { x: -86.34086447004005, y: -14.296769604321195 },
  { x: -86.06611894490494, y: -15.557723913511634 },
  { x: -85.85453415971138, y: -16.83107397961691 },
  { x: -85.712995004474, y: -18.113835365334523 },
  { x: -85.65055821219497, y: -19.40300885891989 },
  { x: -85.68387457911149, y: -20.692861976841463 },
  { x: -85.74731603345275, y: -21.97566768588535 },
  { x: -85.79160981084333, y: -23.26506279610209 },
  { x: -85.94740630269906, y: -24.546110346537084 },
  { x: -86.17174143141769, y: -25.817259020770713 },
  { x: -86.44596985107957, y: -27.078449721034616 },
  { x: -86.75929144451581, y: -28.3307166582752 },
  { x: -87.10468835173286, y: -29.57434054689221 },
  { x: -87.47713726241962, y: -30.810296500063686 },
  { x: -87.87284114495851, y: -32.038820908863094 },
  { x: -88.28903717867844, y: -33.26081501425802 },
  { x: -88.72336145284474, y: -34.4762344929222 },
  { x: -89.17402625996432, y: -35.68598058582321 },
  { x: -89.64615833144299, y: -36.8871575023111 },
  { x: -90.16601185087748, y: -38.068403696417434 },
  { x: -90.73903858739956, y: -39.225035669999194 },
  { x: -91.36862188824824, y: -40.35164597725086 },
  { x: -92.05827807064131, y: -41.44267942794599 },
  { x: -92.81106544409171, y: -42.49086699657552 },
  { x: -93.6298797992494, y: -43.48857029657811 },
  { x: -94.51647929472327, y: -44.42617116615214 },
  { x: -95.47213453253322, y: -45.29354911246486 },
  { x: -96.49615111390091, y: -46.07848567190655 },
  { x: -97.58711807960663, y: -46.76778726768941 },
  { x: -98.74080255199112, y: -47.344714456923676 },
  { x: -99.95356263107881, y: -47.78527354565263 },
  { x: -100.3145318002604, y: -47.90098697611391 },
  { x: -99.0801050018454, y: -47.52875968205854 },
  { x: -97.91242174557912, y: -46.981159760376066 },
  { x: -96.81555977747888, y: -46.302554860667506 },
  { x: -95.7904203385122, y: -45.519080970992896 },
  { x: -94.83588795830123, y: -44.65102340034395 },
  { x: -93.94911116952225, y: -43.71361459851712 },
  { x: -93.12658842939958, y: -42.719841300110886 },
  { x: -92.36416811970547, y: -41.67952850911617 },
  { x: -91.65697467454969, y: -40.60010776990503 },
  { x: -91.00124061119891, y: -39.488449198050056 },
  { x: -90.39339051466695, y: -38.35030005152486 },
  { x: -89.82927276672609, y: -37.18929484308399 },
  { x: -89.29723033256604, y: -36.013899328045916 },
  { x: -88.788900877963, y: -34.82731956034452 },
  { x: -88.30663353920951, y: -33.62976238216907 },
  { x: -87.85330933251343, y: -32.421611929013956 },
  { x: -87.4313364919357, y: -31.20184876437485 },
  { x: -87.04454159797803, y: -29.97029559494667 },
  { x: -86.6973274343837, y: -28.727233135129136 },
  { x: -86.39510144695825, y: -27.4722477005437 },
  { x: -86.14513266121074, y: -26.20585639666356 },
  { x: -85.95760066774227, y: -24.92910820887722 },
  { x: -85.84800385630689, y: -23.642815731499713 },
  { x: -85.84770836746507, y: -22.352061372610553 },
  { x: -85.20934904801398, y: -21.47977831152342 },
  { x: -83.98593659617826, y: -21.074500590509174 },
  { x: -82.71153754468449, y: -20.877734570733455 },
  { x: -81.42159578011037, y: -20.872164606064928 },
  { x: -80.14254277935773, y: -21.039426064983754 },
  { x: -78.89253633175714, y: -21.358598337488246 },
  { x: -77.68283456218244, y: -21.807431113788486 },
  { x: -76.51925860081762, y: -22.36518107718788 },
  { x: -75.40333021519818, y: -23.013838182776794 },
  { x: -74.3348425631348, y: -23.737844943032783 },
  { x: -73.31165335052422, y: -24.52473172883056 },
  { x: -72.33107362890578, y: -25.36425985180065 },
  { x: -71.39031102872417, y: -26.24905686533935 },
  { x: -70.49740284647717, y: -27.181117319129033 },
  { x: -69.6632969437547, y: -28.166085050048675 },
  { x: -68.90186652168073, y: -29.207993480789288 },
  { x: -68.2297180531662, y: -30.30987137197964 },
  { x: -67.66803808817043, y: -31.47100955039933 },
  { x: -67.23990430524051, y: -32.6885565487247 },
  { x: -66.97061054923721, y: -33.94968815122023 },
  { x: -66.88118085125684, y: -35.23634998965002 },
  { x: -66.98535544244461, y: -36.52193329380713 },
  { x: -67.28535048911422, y: -37.77607658519335 },
  { x: -67.77516756777652, y: -38.968521806405114 },
  { x: -68.456505739272, y: -40.0631306720864 },
  { x: -69.6741709331341, y: -39.84572475670874 },
  { x: -70.92584689269103, y: -39.53125075678937 },
  { x: -72.17905939422548, y: -39.22144548057094 },
  { x: -73.43318791116961, y: -38.91948543310314 },
  { x: -74.69276819724551, y: -38.635299039471526 },
  { x: -75.95589434942342, y: -38.370925172684714 },
  { x: -77.22111847237832, y: -38.11482499346919 },
  { x: -78.48761319735311, y: -37.86365947791226 },
  { x: -79.43707794392668, y: -37.670232482049244 },
  { x: -78.16343238897957, y: -37.878182754488286 },
  { x: -76.89418961777575, y: -38.111825781724605 },
  { x: -75.62862568265274, y: -38.36640419340469 },
  { x: -74.36727246352584, y: -38.63995298873037 },
  { x: -73.10981969711109, y: -38.93194028778635 },
  { x: -71.85685836109221, y: -39.242144473941245 },
  { x: -70.60862484654263, y: -39.57058032163717 },
  { x: -69.36531122120954, y: -39.917558094158025 },
  { x: -68.12771530496589, y: -40.28341760367192 },
  { x: -66.89598484223262, y: -40.66889757228345 },
  { x: -65.67076990846172, y: -41.07461852656044 },
  { x: -64.4527944513157, y: -41.50123054195493 },
  { x: -63.24266422292031, y: -41.949959897160525 },
  { x: -62.04122136647478, y: -42.42163396093435 },
  { x: -60.849367122946674, y: -42.91764153083302 },
  { x: -59.668756229850274, y: -43.439135013339666 },
  { x: -58.50020128150061, y: -43.98776914596856 },
  { x: -57.34568205313794, y: -44.564784981855375 },
  { x: -56.20698625225536, y: -45.17223616845086 },
  { x: -55.0858277141355, y: -45.81205815766901 },
  { x: -53.985190876080836, y: -46.48608298032917 },
  { x: -52.90772036322579, y: -47.196940487123655 },
  { x: -51.85712456053533, y: -47.946566129966456 },
  { x: -50.83708230409026, y: -48.73763408287615 },
  { x: -49.85288284415938, y: -49.572478707703205 },
  { x: -48.90951994216963, y: -50.453508238508554 },
  { x: -48.013553450409695, y: -51.38236263836436 },
  { x: -47.167450700708855, y: -52.357180327567086 },
  { x: -46.372748235044625, y: -53.373986981194086 },
  { x: -45.63014045219533, y: -54.42978338750079 },
  { x: -44.94029220205508, y: -55.52080206375383 },
  { x: -44.30339555237107, y: -56.64314255724102 },
  { x: -43.7187413299229, y: -57.794101145059614 },
  { x: -43.18562036149017, y: -58.96957053230814 },
  { x: -42.70302798501067, y: -60.167024289388955 },
  { x: -42.26970837290659, y: -61.38282790354751 },
  { x: -41.88408065987416, y: -62.61482430623844 },
  { x: -41.54472649947256, y: -63.86026545123271 },
  { x: -41.25030141747147, y: -65.11709769107959 },
  { x: -40.999091578588256, y: -66.38326737832837 },
  { x: -40.7899445763398, y: -67.65720842211731 },
  { x: -40.621530710937826, y: -68.93671943057477 },
  { x: -40.492786222551764, y: -70.22125374934338 },
  { x: -40.40304626128748, y: -71.50818152773083 },
  { x: -40.35183804499805, y: -72.79802725843135 },
  { x: -40.33944228808321, y: -74.08875945565738 },
  { x: -40.36711481812075, y: -75.37885635187347 },
  { x: -40.438918606685846, y: -76.66771958217491 },
  { x: -40.31434051096961, y: -77.83767071530222 },
  { x: -39.24348894817158, y: -78.557932154488 },
  { x: -38.15905967309139, y: -79.2582554840712 },
  { x: -37.06510088286213, y: -79.94296222836356 },
  { x: -35.962750209524856, y: -80.61405432426854 },
  { x: -34.85239178857393, y: -81.2729944415532 },
  { x: -33.73542919200808, y: -81.92002635851205 },
  { x: -32.611965840921926, y: -82.55585924836546 },
  { x: -31.482179028620568, y: -83.18092895715516 },
  { x: -30.347014319397882, y: -83.79516161267068 },
  { x: -29.20577731447555, y: -84.3992959370166 },
  { x: -28.059842036968096, y: -84.9928886969302 },
  { x: -26.90846976477094, y: -85.57640528733731 },
  { x: -25.751941212283818, y: -86.14995651655364 },
  { x: -24.590463221696016, y: -86.71363841845282 },
  { x: -23.424464251828194, y: -87.26737712082435 },
  { x: -22.25354539274387, y: -87.81123910865766 },
  { x: -21.07875562983155, y: -88.34498060365821 },
  { x: -19.898720939976723, y: -88.86931077904646 },
  { x: -18.714401661915332, y: -89.38369775490705 },
  { x: -17.52672858549915, y: -89.88779433185086 },
  { x: -16.33429813872948, y: -90.3823466192035 },
  { x: -15.137789945942536, y: -90.86695570702851 },
  { x: -13.937159683812036, y: -91.34155511033647 },
  { x: -12.733279044421389, y: -91.80598969748542 },
  { x: -11.525039944613725, y: -92.26059928064346 },
  { x: -10.313122008725255, y: -92.7049332393268 },
  { x: -9.097347943450883, y: -93.13924273905103 },
  { x: -7.878175756495446, y: -93.56332093762681 },
  { x: -6.6551031168278305, y: -93.97709396284372 },
  { x: -5.429267656489089, y: -94.38030326196514 },
  { x: -4.199177156827972, y: -94.77342161713801 },
  { x: -2.9663533853799104, y: -95.15588021234181 },
  { x: -1.7304713044188917, y: -95.52757562648188 },
  { x: -0.49105813179798424, y: -95.88875902507378 },
  { x: 0.7510439892835915, y: -96.23914230649676 },
  { x: 1.9965885553725065, y: -96.5788584407296 },
  { x: 3.2445265810802577, y: -96.9074198711833 },
  { x: 4.495522916300968, y: -97.22505560171027 },
  { x: 5.749296846634894, y: -97.53164743677378 },
  { x: 7.006173409808055, y: -97.82719537637382 },
  { x: 8.264941101568937, y: -98.11135222112127 },
  { x: 9.526530711769313, y: -98.38421400488969 },
  { x: 10.790129646094144, y: -98.64549262605831 },
  { x: 12.056550498858465, y: -98.89537276515327 },
  { x: 13.324596540252864, y: -99.13353677166961 },
  { x: 14.59524288345538, y: -99.36009545392301 },
  { x: 15.867706483035162, y: -99.57483458250314 },
  { x: 17.142238504507766, y: -99.77772460852582 },
  { x: 18.41920830892548, y: -99.96873598310687 },
  { x: 19.697345294268427, y: -100.1475953790676 },
  { x: 20.97758025038838, y: -100.31436928139739 },
  { x: 22.258967612991484, y: -100.46885823512802 },
  { x: 23.54202448755093, y: -100.61106962748059 },
  { x: 24.826071249730514, y: -100.74082616514993 },
  { x: 26.11131474171951, y: -100.85810568647291 },
  { x: 27.397533346886558, y: -100.96281954479701 },
  { x: 28.685185072936488, y: -101.05492341679594 },
  { x: 29.973575521090996, y: -101.13429910693299 },
  { x: 31.262675142465902, y: -101.20088751743975 },
  { x: 32.55260213259793, y: -101.2546295505479 },
  { x: 33.84273596491926, y: -101.29542178516276 },
  { x: 35.13319483496658, y: -101.32323467240016 },
  { x: 36.42380144943483, y: -101.33798695282862 },
  { x: 37.71485129716582, y: -101.33964169034287 },
  { x: 39.005369264981525, y: -101.32813239995353 },
  { x: 40.29653730824925, y: -101.30339998389222 },
  { x: 41.58681888499148, y: -101.26538534439058 },
  { x: 42.87680497289188, y: -101.21398506035395 },
  { x: 44.166584218603, y: -101.14921390622445 },
  { x: 45.45459053126313, y: -101.07112359254938 },
  { x: 46.74221270842887, y: -100.97958853657097 },
  { x: 48.028771125764024, y: -100.87463089995235 },
  { x: 49.314147587731846, y: -100.7562137465883 },
  { x: 50.59769201888032, y: -100.62424104260522 },
  { x: 51.8803499835033, y: -100.47872017522415 },
  { x: 53.16117591730691, y: -100.3197250166556 },
  { x: 54.44079034685902, y: -100.14715953302589 },
  { x: 55.718631843360136, y: -99.96107543488237 },
  { x: 56.99375484251641, y: -99.76148010944611 },
  { x: 58.267075359737504, y: -99.54829229728561 },
  { x: 59.53782512403466, y: -99.3216671300428 },
  { x: 60.80612233094461, y: -99.0816046077177 },
  { x: 62.071376002783694, y: -98.82820076418388 },
  { x: 63.33426576388813, y: -98.56118965948373 },
  { x: 64.59440747876353, y: -98.28082245913278 },
  { x: 65.8510919741895, y: -97.98551091060621 },
  { x: 67.10381691913493, y: -97.67431683683115 },
  { x: 68.35249366694725, y: -97.34678223010282 },
  { x: 69.59661988659538, y: -97.00305483484212 },
  { x: 70.83628422473184, y: -96.64255844780747 },
  { x: 72.07062976371533, y: -96.26552946007233 },
  { x: 73.30007018792443, y: -95.87162067224756 },
  { x: 74.52377812860199, y: -95.46064001658596 },
  { x: 75.74178313463219, y: -95.03249884643499 },
  { x: 76.9529327995319, y: -94.58739661676287 },
  { x: 78.15814313871078, y: -94.12477928599118 },
  { x: 79.35623219680151, y: -93.64483892186712 },
  { x: 80.5470817782674, y: -93.1473391333172 },
  { x: 81.73107601860276, y: -92.63196226983648 },
  { x: 82.9063828869883, y: -92.09933624521382 },
  { x: 84.07371155664437, y: -91.54895134119708 },
  { x: 85.23276653872914, y: -90.9807336855758 },
  { x: 86.38304550221152, y: -90.39476453778147 },
  { x: 87.5238392738711, y: -89.79122857834025 },
  { x: 88.65482281598187, y: -89.17016274335738 },
  { x: 89.77611432408058, y: -88.53135280342251 },
  { x: 90.88765470039881, y: -87.87466578855681 },
  { x: 91.98838018510601, y: -87.20062619145456 },
  { x: 93.07784754493943, y: -86.5094039181998 },
  { x: 94.156529562046, y: -85.80058528441394 },
  { x: 95.22345112324767, y: -85.07463568502291 },
  { x: 96.27875997296533, y: -84.33148124781624 },
  { x: 97.32198332905212, y: -83.57136575108841 },
  { x: 98.35288480043448, y: -82.79442216481827 },
  { x: 99.37075521389208, y: -82.0011823689211 },
  { x: 100.37574231384582, y: -81.19149861897603 },
  { x: 101.36775745364315, y: -80.36544478719347 },
  { x: 102.34623920448459, y: -79.52346410683616 },
  { x: 103.31092162641251, y: -78.66574864565133 },
  { x: 104.2618933660794, y: -77.79229101641793 },
  { x: 105.19817931030727, y: -76.9041180428613 },
  { x: 106.12016359459051, y: -76.00094162336066 },
  { x: 107.02790531669743, y: -75.08278391957916 },
  { x: 107.92037026568165, y: -74.15076040189471 },
  { x: 108.79811987034269, y: -73.20448693481292 },
  { x: 109.66085864183864, y: -72.24429594328087 },
  { x: 110.50885252012722, y: -71.27006184454076 },
  { x: 111.34124458756708, y: -70.28295181951783 },
  { x: 112.15800529527404, y: -69.28312099985406 },
  { x: 112.95889825217462, y: -68.27102739325426 },
  { x: 113.74430759376325, y: -67.24652325529753 },
  { x: 114.51381963566132, y: -66.21019956366754 },
  { x: 115.26761167117394, y: -65.16214496501684 },
  { x: 116.00527001592256, y: -64.10306863256581 },
  { x: 116.72714925651736, y: -63.03273417524099 },
  { x: 117.43304255076907, y: -61.9516439240735 },
  { x: 118.12283170314096, y: -60.86024111232609 },
  { x: 118.7965462625172, y: -59.758717807745924 },
  { x: 119.45380209340341, y: -58.64788660464808 },
  { x: 120.09507197794653, y: -57.527392916422336 },
  { x: 120.71985358511543, y: -56.39816753292046 },
  { x: 121.32876744147799, y: -55.25947173203789 },
  { x: 121.92104527604542, y: -54.11281250686795 },
  { x: 122.49695302877537, y: -52.957731849705795 },
  { x: 123.05660889520458, y: -51.79443660274074 },
  { x: 123.59977648425959, y: -50.623562066982686 },
  { x: 124.12654444259293, y: -49.4450195957791 },
  { x: 124.63679457466787, y: -48.259178550182284 },
  { x: 125.13034958717934, y: -47.06620144905523 },
  { x: 125.60685489351712, y: -45.86707818001807 },
  { x: 126.0666650802914, y: -44.6609518254295 },
  { x: 126.50951420754454, y: -43.448236069668084 },
  { x: 126.93495904201382, y: -42.2296696348384 },
  { x: 127.34276319262571, y: -41.00522297205627 },
  { x: 127.7328675616119, y: -39.774290329195935 },
  { x: 128.10435613356267, y: -38.53821618048772 },
  { x: 128.45693341963627, y: -37.296394773805886 },
  { x: 128.78959475777037, y: -36.04919547020271 },
  { x: 129.1011581925977, y: -34.796913758520034 },
  { x: 129.39008718214072, y: -33.53873704444282 },
  { x: 129.6529540558342, y: -32.27510856123381 },
  { x: 129.88213520155884, y: -31.00487590240985 },
  { x: 128.89709359842874, y: -30.881139949892834 },
  { x: 127.61668134900368, y: -31.04541697150916 },
  { x: 126.33609180627354, y: -31.209723542009666 },
  { x: 125.05565000796429, y: -31.37400056362599 },
  { x: 123.77559234514943, y: -31.53823326191604 },
  { x: 124.30658579392097, y: -31.47024127941057 },
  { x: 125.58661390785166, y: -31.30620064886771 },
  { x: 126.86717390169763, y: -31.14208614611439 },
  { x: 128.1475270533543, y: -30.97800119224526 },
  { x: 129.42749606951662, y: -30.81397533614449 },
  { x: 130.70826290555186, y: -30.649831284506988 },
  { x: 131.98837966613507, y: -30.485775879522038 },
  { x: 133.26864417113921, y: -30.321705700094995 },
  { x: 134.54929281163774, y: -30.157576422899588 },
  { x: 135.82955731664188, y: -29.993506243472545 },
  { x: 137.11011731048785, y: -29.829391740719227 },
  { x: 138.39032271772362, y: -29.665336335734278 },
  { x: 139.67058722272776, y: -29.501266156307235 },
  { x: 140.9513836076472, y: -29.337122104669735 },
  { x: 142.23176630818804, y: -29.173037150800603 },
  { x: 143.5117057754662, y: -29.008996520257742 },
  { x: 144.79197028047034, y: -28.844926340830696 },
  { x: 146.07211658993774, y: -28.68087093584575 },
  { x: 147.35252883936278, y: -28.51677120753452 },
  { x: 148.6326160510618, y: -28.35273057699166 },
  { x: 149.91329424044451, y: -28.18860129979625 },
  { x: 151.19373603875374, y: -28.02450157148503 },
  { x: 152.47447332590482, y: -27.86037229428962 },
  { x: 153.75438324429877, y: -27.69634643818885 },
  { x: 155.03485459149218, y: -27.532246709877626 },
  { x: 156.31520774314887, y: -27.36816175600849 },
  { x: 157.5955313459214, y: -27.204076802139358 },
  { x: 158.87588449757806, y: -27.039991848270223 },
  { x: 160.1561490025822, y: -26.87592166884318 },
  { x: 161.4367089964282, y: -26.71180716608986 },
  { x: 162.71632342598028, y: -26.54782563331537 },
  { x: 163.99652883321605, y: -26.383755453888323 },
  { x: 165.27670469156763, y: -26.219700048903373 },
  { x: 166.55729423429779, y: -26.055585546150056 },
  { x: 167.83752919041774, y: -25.891515366723016 },
  { x: 169.1179414398428, y: -25.727415638411788 },
  { x: 170.3980877493102, y: -25.563360233426838 },
  { x: 171.67876593869292, y: -25.39923095623143 },
  { x: 172.9582326238241, y: -25.235264197899028 },
  { x: 174.23834938440731, y: -25.071208792914078 },
  { x: 175.51861388941145, y: -24.907138613487035 },
  { x: 176.79881929664722, y: -24.74306843405999 },
  { x: 178.07905425276718, y: -24.57899825463295 },
  { x: 179.35928920888713, y: -24.414928075205907 },
  { x: 180.63937642058616, y: -24.250887444663046 },
  { x: 181.91961137670611, y: -24.086817265236007 },
  { x: 183.20076234823577, y: -23.92262889027223 },
  { x: 184.48099730435572, y: -23.758558710845186 },
  { x: 185.76149820043332, y: -23.59445898253396 },
  { x: 187.0417036076691, y: -23.43038880310692 },
  { x: 188.3220567593258, y: -23.266303849237783 },
  { x: 189.602173519909, y: -23.102248444252833 },
  { x: 190.88276306263916, y: -22.938133941499515 },
  { x: 192.1627911765698, y: -22.774093310956655 },
  { x: 193.4423169594694, y: -22.610111778182162 },
  { x: 194.7226405622419, y: -22.44602682431303 },
  { x: 196.00284596947765, y: -22.28197141932808 },
  { x: 197.2832877677869, y: -22.117871691016852 },
  { x: 198.56375911498031, y: -21.953771962705627 },
  { x: 199.8443191088263, y: -21.78965745995231 },
  { x: 201.1244358694095, y: -21.62560205496736 },
  { x: 202.40514360767642, y: -21.46148755221404 },
  { x: 203.68520127049126, y: -21.29743214722909 },
  { x: 204.9657908132214, y: -21.13331764447577 },
  { x: 206.2457893782679, y: -20.969277013932913 },
  { x: 207.52614252992458, y: -20.805192060063778 },
  { x: 208.80652523046547, y: -20.641107106194642 },
  { x: 210.08664199104865, y: -20.477051701209692 },
  { x: 209.99116954625288, y: -19.701171874770147 },
  { x: 209.25563872116544, y: -18.640869263625518 },
  { x: 208.5199010538887, y: -17.580271163639054 },
  { x: 207.78413383772784, y: -16.519658289210497 },
  { x: 207.04833707268276, y: -15.458971542571483 },
  { x: 206.31277669871113, y: -14.398654156984762 },
  { x: 205.57703903143442, y: -13.338056056998296 },
  { x: 204.8411536197368, y: -12.277265889264642 },
  { x: 204.1053864035759, y: -11.216653014836087 },
  { x: 203.36976693183593, y: -10.156246982596814 },
  { x: 202.98675429505371, y: -8.945540550959855 },
  { x: 202.73337261318304, y: -7.679961841394752 },
  { x: 202.48005002908073, y: -6.4144865529242905 },
  { x: 202.22669789609427, y: -5.1490260388959195 },
  { x: 201.97334576310777, y: -3.883447329330817 },
  { x: 201.71987543458457, y: -2.6172924165241422 },
  { x: 201.4664642038297, y: -1.3514773158855735 },
  { x: 201.21305297307484, y: -0.08564744080491364 },
  { x: 200.95970084008835, y: 1.1799312687601895 },
  { x: 200.7062896093335, y: 2.445746369398758 },
  { x: 200.45287837857865, y: 3.711561470037326 },
  { x: 200.19949669670797, y: 4.977258375139162 },
  { x: 199.9460854659531, y: 6.24307347577773 },
  { x: 199.69267423519827, y: 7.509006771953032 },
  { x: 199.4392630044434, y: 8.7748218725916 },
  { x: 199.18588132257275, y: 10.040415356598794 },
  { x: 198.9324700918179, y: 11.306230457237362 },
  { x: 198.6791179588314, y: 12.571794392360372 },
  { x: 198.42570672807656, y: 13.837624267441035 },
  { x: 198.17235459509007, y: 15.103217751448227 },
  { x: 197.9189433643352, y: 16.369018077644704 },
  { x: 197.66559123134874, y: 17.6346115616519 },
  { x: 197.4121800005939, y: 18.900426662290467 },
  { x: 197.1588278676074, y: 20.16600537185557 },
  { x: 196.90541663685255, y: 21.431820472494138 },
  { x: 196.65206450386606, y: 22.697413956501332 },
  { x: 196.3986828219954, y: 23.962963117182255 },
  { x: 196.1453011401247, y: 25.228763443378732 },
  { x: 195.8919490071382, y: 26.494342152943833 },
  { x: 195.63853777638337, y: 27.76014247914031 },
  { x: 195.38515609451272, y: 29.025735963147508 },
  { x: 195.13177441264205, y: 30.291551063786073 },
  { x: 194.87839273077137, y: 31.557129773351175 },
  { x: 194.62501104890072, y: 32.82291532510556 },
  { x: 194.37162936703, y: 34.08849403467067 },
  { x: 194.11824768515936, y: 35.354294360867144 },
  { x: 193.8648660032887, y: 36.61987307043224 },
  { x: 193.61145477253385, y: 37.885717719955 },
  { x: 193.35810263954735, y: 39.15131120396219 },
  { x: 193.10475050656086, y: 40.4168899135273 },
  { x: 192.85133927580603, y: 41.682690239723776 },
  { x: 192.59798714281953, y: 42.948268949288874 },
  { x: 192.34457591206467, y: 44.21405450104326 },
  { x: 192.09122377907818, y: 45.479647985050455 },
  { x: 191.83781254832334, y: 46.74546308568902 },
  { x: 191.58446041533688, y: 48.01102702081203 },
  { x: 191.331049184582, y: 49.27685689589269 },
  { x: 191.07766750271134, y: 50.54249470322616 },
  { x: 190.82425627195647, y: 51.80830980386474 },
  { x: 190.57090413896998, y: 53.073888513429836 },
  { x: 190.31749290821514, y: 54.3397036140684 },
  { x: 190.06414077522868, y: 55.60528232363351 },
  { x: 189.8107886422422, y: 56.87086103319861 },
  { x: 189.55737741148732, y: 58.13664658495299 },
  { x: 189.30402527850083, y: 59.4022252945181 },
  { x: 189.050614047746, y: 60.668040395156666 },
  { x: 188.79723236587532, y: 61.93364865360595 },
  { x: 188.54382113512048, y: 63.19946375424452 },
  { x: 188.290469002134, y: 64.46504246380962 },
  { x: 188.03705777137912, y: 65.73082801556401 },
  { x: 189.07484413277618, y: 66.06626694881133 },
  { x: 190.35575871323235, y: 66.2268060365785 },
  { x: 191.63640735373085, y: 66.38728602657727 },
  { x: 192.91732193418704, y: 66.54779556546025 },
  { x: 194.19800012356976, y: 66.70830510434321 },
  { x: 195.47876695960497, y: 66.86881464322619 },
  { x: 196.75994748001878, y: 67.02935373099335 },
  { x: 198.0404779249806, y: 67.18983372099213 },
  { x: 199.32115611436328, y: 67.35031371099092 },
  { x: 200.60171610820927, y: 67.51079370098971 },
  { x: 201.88245339536033, y: 67.67130323987267 },
  { x: 202.81389332258217, y: 68.23592331884466 },
  { x: 203.1578718833584, y: 69.48001998960859 },
  { x: 203.5018504441347, y: 70.72411666037254 },
  { x: 203.8458881026793, y: 71.96839062444158 },
  { x: 204.1898371145714, y: 73.21242819743715 },
  { x: 204.53387477311603, y: 74.456672612622 },
  { x: 204.87782378500813, y: 75.70065108784921 },
  { x: 205.221743248016, y: 76.94462956307642 },
  { x: 205.56575135767645, y: 78.18881488049291 },
  { x: 205.90970036956853, y: 79.43285245348848 },
  { x: 206.2537380281132, y: 80.67709686867333 },
  { x: 206.59771658888943, y: 81.9211639905531 },
  { x: 206.94172469854988, y: 83.16540840573795 },
  { x: 207.28567371044196, y: 84.40944597873353 },
  { x: 207.6297113689866, y: 85.65369039391837 },
  { x: 207.97366038087867, y: 86.89769841802978 },
  { x: 208.31766849053912, y: 88.14194283321463 },
  { x: 208.6616175024312, y: 89.3859804062102 },
  { x: 209.0056551609758, y: 90.63022482139505 },
  { x: 209.3496041728679, y: 91.87423284550646 },
  { x: 209.69355318476, y: 93.11827041850201 },
  { x: 210.03756129442044, y: 94.36248528480269 },
  { x: 210.3815398551967, y: 95.60652285779825 },
  { x: 210.72554796485716, y: 96.8507672729831 },
  { x: 211.0694969767492, y: 98.09477529709451 },
  { x: 211.0003525877606, y: 99.32920948273056 },
  { x: 210.59768994299657, y: 100.55548817633205 },
  { x: 210.1949682004642, y: 101.78200326100699 },
  { x: 209.79230555570012, y: 103.00828195460848 },
  { x: 209.38958381316772, y: 104.23473794151506 },
  { x: 208.98695071728787, y: 105.46101663511656 },
  { x: 208.58428807252383, y: 106.68732487760222 },
  { x: 208.18156632999145, y: 107.91381041339301 },
  { x: 207.77890368522742, y: 109.1400891069945 },
  { x: 207.3762114915792, y: 110.36648599613271 },
  { x: 206.97357839569932, y: 111.59273514085002 },
  { x: 206.57085665316694, y: 112.81925022552498 },
  { x: 206.1681940084029, y: 114.04552891912647 },
  { x: 205.76547226587047, y: 115.27204400380141 },
  { x: 205.36280962110644, y: 116.4983226974029 },
  { x: 204.96008787857406, y: 117.72477868430948 },
  { x: 204.55742523381002, y: 118.95105737791098 },
  { x: 204.15470349127762, y: 120.17757246258594 },
  { x: 203.75204084651358, y: 121.40385115618743 },
  { x: 203.34940775063373, y: 122.63010030090473 },
  { x: 202.94668600810132, y: 123.85661538557969 },
  { x: 202.5439938144531, y: 125.08292362806536 },
  { x: 202.1412720719207, y: 126.30943871274032 },
  { x: 201.73860942715666, y: 127.53574695522599 },
  { x: 201.33588768462428, y: 128.76226203990095 },
  { x: 200.93322503986022, y: 129.9885998312708 },
  { x: 200.53047374844363, y: 131.21514446482993 },
  { x: 200.1278406525638, y: 132.44136406066306 },
  { x: 199.21835554629007, y: 132.92348365499564 },
  { x: 197.92993554925138, y: 132.84851813582293 },
  { x: 196.641249612255, y: 132.77352306776604 },
  { x: 195.35280006633215, y: 132.69855754859336 },
  { x: 194.06440961817762, y: 132.62359202942065 },
  { x: 192.7756941322971, y: 132.54862651024797 },
  { x: 191.48724458637423, y: 132.47366099107526 },
  { x: 190.19847000272534, y: 132.39866592301837 },
  { x: 188.9099613590341, y: 132.32370040384566 },
  { x: 187.62112767761684, y: 132.2487053357888 },
  { x: 186.3324712895047, y: 132.1737398166161 },
  { x: 185.0436671569716, y: 132.0987447485592 },
  { x: 183.75521761104875, y: 132.02377922938652 },
  { x: 182.46629528297893, y: 131.9488137102138 },
  { x: 181.1776093459826, y: 131.87381864215695 },
  { x: 179.88907115340717, y: 131.79885312298424 },
  { x: 178.60038521641084, y: 131.72388760381153 },
  { x: 177.31190612160378, y: 131.64889253575467 },
  { x: 176.02322018460742, y: 131.57392701658196 },
  { x: 174.7348001875687, y: 131.49896149740928 },
  { x: 173.44611425057238, y: 131.42399597823658 },
  { x: 172.1575169602286, y: 131.34900091017968 },
  { x: 170.86912651207408, y: 131.27403539100698 },
  { x: 170.18678367851638, y: 131.83082501567043 },
  { x: 170.2086794016961, y: 133.12149072790703 },
  { x: 170.23057512487583, y: 134.41218598902785 },
  { x: 170.25247084805557, y: 135.702940347917 },
  { x: 170.27436657123528, y: 136.9934878646169 },
  { x: 170.29626229441502, y: 138.2841535768535 },
  { x: 170.31815801759475, y: 139.5747010935534 },
  { x: 170.34005374077444, y: 140.8653372569058 },
  { x: 170.36194946395418, y: 142.15591432248988 },
  { x: 170.38384518713391, y: 143.4465209369581 },
  { x: 170.40574091031363, y: 144.73709800254218 },
  { x: 170.42763663349336, y: 146.02782281254716 },
  { x: 170.4495323566731, y: 147.3182816825945 },
  { x: 170.4714280798528, y: 148.60906559036783 },
  { x: 170.49332380303255, y: 149.89976085148862 },
  { x: 170.5152195262123, y: 151.19019017265177 },
  { x: 170.53711524939203, y: 152.48073768935166 },
  { x: 170.55901097257174, y: 153.7713147549357 },
  { x: 170.58090669575148, y: 155.06198046717233 },
  { x: 170.60280241893122, y: 156.3525575327564 },
  { x: 170.62469814211093, y: 157.64316414722464 },
  { x: 170.64659386529067, y: 158.93382985946124 },
  { x: 170.6684895884704, y: 160.2243182783928 },
  { x: 170.6903853116501, y: 161.51492489286105 },
  { x: 170.71228103482983, y: 162.80556105621346 },
  { x: 171.05623004672194, y: 164.0175085409861 },
  { x: 171.63098539296874, y: 165.1733426946949 },
  { x: 172.20571119033136, y: 166.32917684840373 },
  { x: 172.5214114689443, y: 166.9663098891612 },
  { x: 171.94263747444862, y: 165.8124259618085 },
  { x: 171.36392257772124, y: 164.65860113222413 },
  { x: 170.7852076809939, y: 163.50480585152394 },
  { x: 169.6221635995444, y: 163.26823748475348 },
  { x: 168.33194112057052, y: 163.22636671586596 },
  { x: 167.0418368371334, y: 163.18375722487383 },
  { x: 165.7517916514646, y: 163.14085224503984 },
  { x: 164.46174646579587, y: 163.0977699719008 },
  { x: 163.17181947566382, y: 163.05451040545665 },
  { x: 161.88177428999504, y: 163.01110309459156 },
  { x: 160.59167000655793, y: 162.9676957837265 },
  { x: 159.30165436977336, y: 162.92405208178795 },
  { x: 158.01149098856786, y: 162.8804083798494 },
  { x: 156.7214162540149, y: 162.83673512902666 },
  { x: 155.43137106834612, y: 162.7930027804356 },
  { x: 154.1414145293299, y: 162.7491522363078 },
  { x: 152.85136934366113, y: 162.70533124106416 },
  { x: 151.56132415799237, y: 162.6614806969363 },
  { x: 150.27121987455524, y: 162.61763015280852 },
  { x: 148.9811155911181, y: 162.57360231537558 },
  { x: 147.69109995433354, y: 162.52960402682683 },
  { x: 146.40129115973824, y: 162.4856057382781 },
  { x: 145.11124597406945, y: 162.44160744972936 },
  { x: 143.82123033728487, y: 162.39760916118064 },
  { x: 142.53115560273193, y: 162.35352222597936 },
  { x: 141.24113996594735, y: 162.30940574189387 },
  { x: 139.9510652313944, y: 162.26525970892422 },
  { x: 138.66116779014652, y: 162.22114322483873 },
  { x: 137.37103395782523, y: 162.1769971918691 },
  { x: 136.08081147885136, y: 162.13285115889943 },
  { x: 134.79097313537187, y: 162.088734674814 },
  { x: 133.50098704747148, y: 162.04633202601113 },
  { x: 132.2109418618027, y: 162.00921862747708 },
  { x: 130.92030569845028, y: 161.97736493032758 },
  { x: 129.62984682840295, y: 161.9511846189413 },
  { x: 128.33882652955614, y: 161.93050040001307 },
  { x: 127.04792442624606, y: 161.9154009201955 },
  { x: 125.75699277405181, y: 161.906122570562 },
  { x: 124.46612021962589, y: 161.90263580222836 },
  { x: 123.17536586073675, y: 161.9049110663105 },
  { x: 121.88467059961594, y: 161.9131552049976 },
  { x: 120.59382759407424, y: 161.9275455115948 },
  { x: 119.30330962625854, y: 161.94799333944954 },
  { x: 118.01267346290611, y: 161.97464643298275 },
  { x: 116.72224414174295, y: 162.00759343884698 },
  { x: 115.43205121165326, y: 162.0469230036948 },
  { x: 114.1421833192896, y: 162.09278287194707 },
  { x: 112.85249272023104, y: 162.14529123914056 },
  { x: 111.56303851224594, y: 162.204566300812 },
  { x: 110.27393889087104, y: 162.27066715472975 },
  { x: 108.98519385610632, y: 162.34371199643053 },
  { x: 107.69686250572019, y: 162.42390766810365 },
  { x: 106.40903348636515, y: 162.51131326751747 },
  { x: 105.12173634692542, y: 162.60616518574543 },
  { x: 103.83497108740099, y: 162.7086111672085 },
  { x: 102.54888545221276, y: 162.8188285052117 },
  { x: 101.26347944136076, y: 162.9369353952918 },
  { x: 99.97884170149752, y: 163.06313867963812 },
  { x: 98.69506087927557, y: 163.1976747493241 },
  { x: 97.41231426800005, y: 163.3408981909599 },
  { x: 96.1304836721342, y: 163.49286810231396 },
  { x: 94.84977593386732, y: 163.65399816776477 },
  { x: 93.57027969985195, y: 163.82461342503836 },
  { x: 92.292142714509, y: 164.0050093629766 },
  { x: 91.01545362449102, y: 164.1955110193055 },
  { x: 89.74044882087149, y: 164.3968571161296 },
  { x: 88.46724649918711, y: 164.60937269117497 },
  { x: 87.1960830505114, y: 164.8337078198936 },
  { x: 85.92722441480197, y: 165.0706898710426 },
  { x: 84.66096608090065, y: 165.32126440891585 },
  { x: 83.39786947760695, y: 165.58693842660674 },
  { x: 82.13834828929939, y: 165.8693075638611 },
  { x: 80.88337762915604, y: 166.17135625798142 },
  { x: 79.63487817464879, y: 166.4987874436151 },
  { x: 79.05004665889554, y: 166.04961485514676 },
  { x: 79.1273465399187, y: 164.7611062114555 },
  { x: 79.18656250382178, y: 163.4716815523546 },
  { x: 79.23002891245523, y: 162.18160681780165 },
  { x: 79.25818899908178, y: 160.89111839887016 },
  { x: 79.27142689919583, y: 159.6003935888652 },
  { x: 79.2693880261872, y: 158.3094914855551 },
  { x: 79.25177689121402, y: 157.01885532220268 },
  { x: 79.21779567440338, y: 155.7284555499237 },
  { x: 79.16682384918742, y: 154.43873540198095 },
  { x: 79.09788630238809, y: 153.15001991610043 },
  { x: 79.00974198086969, y: 151.8622204456296 },
  { x: 78.90109073372818, y: 150.57598706602045 },
  { x: 78.76652511515803, y: 149.29220624379852 },
  { x: 78.58952729890085, y: 148.01365557407698 },
  { x: 78.37305217337496, y: 146.7411919744972 },
  { x: 78.12185710893385, y: 145.47517003166936 },
  { x: 77.83978346052132, y: 144.21556019670925 },
  { x: 77.52984521432408, y: 142.96248066515363 },
  { x: 77.19467222103438, y: 141.7160496325392 },
  { x: 76.83612606035582, y: 140.47608980556092 },
  { x: 76.45606831199191, y: 139.24257163533457 },
  { x: 76.05568093130998, y: 138.0153473774392 },
  { x: 75.63602767814062, y: 136.79480116736926 },
  { x: 75.1975222368624, y: 135.5807557118196 },
  { x: 74.74028280301205, y: 134.37368379293716 },
  { x: 74.26330471452735, y: 133.17432413282654 },
  { x: 73.8429127392534, y: 132.03562833194397 },
  { x: 75.13245559389107, y: 131.97629417250417 },
  { x: 76.42196889964454, y: 131.9174623440955 },
  { x: 77.71160040093473, y: 131.8589555534128 },
  { x: 79.00117280445657, y: 131.80068515380358 },
  { x: 80.29053836578912, y: 131.74279888968877 },
  { x: 81.57996302489003, y: 131.68520811441576 },
  { x: 82.86947633064351, y: 131.6277946324479 },
  { x: 84.15890098974442, y: 131.57079483485856 },
  { x: 85.44844384438208, y: 131.5140018794585 },
  { x: 86.73804579678811, y: 131.4574453151319 },
  { x: 88.02758865142577, y: 131.40130243518388 },
  { x: 89.31710195717922, y: 131.34533684854097 },
  { x: 90.60667436070108, y: 131.28969629962407 },
  { x: 91.89636495975962, y: 131.23438078843319 },
  { x: 93.18590781439728, y: 131.17930166831576 },
  { x: 94.47562796234003, y: 131.1246066836927 },
  { x: 95.76522991474606, y: 131.07023673679566 },
  { x: 97.05495006268882, y: 131.01610318097212 },
  { x: 98.34464066174739, y: 130.96244240729547 },
  { x: 99.63439035857432, y: 130.90913622022904 },
  { x: 100.92402185986451, y: 130.85615507088863 },
  { x: 102.21371245892308, y: 130.8035285081584 },
  { x: 103.50340305798166, y: 130.75140427645928 },
  { x: 104.79324140146115, y: 130.69969372913874 },
  { x: 106.08299109828808, y: 130.64842641508093 },
  { x: 107.37271124623082, y: 130.5976023342859 },
  { x: 108.66260868747867, y: 130.54733968229033 },
  { x: 109.95259477537907, y: 130.49760891021006 },
  { x: 111.24246266774274, y: 130.4484986646976 },
  { x: 112.53244875564314, y: 130.3999498479847 },
  { x: 113.82240529465936, y: 130.35208065560795 },
  { x: 115.11239138255976, y: 130.3049501853358 },
  { x: 116.40246611711271, y: 130.25855843716823 },
  { x: 117.69224536282383, y: 130.21302360664197 },
  { x: 118.98234964626096, y: 130.16840479152538 },
  { x: 120.27248347858227, y: 130.12476108958683 },
  { x: 121.56249911536686, y: 130.08244708743655 },
  { x: 122.85266249657235, y: 130.04131504065356 },
  { x: 124.1429440733146, y: 130.00154224254302 },
  { x: 125.43331429670937, y: 129.96360147525183 },
  { x: 126.72359587345161, y: 129.92755183654836 },
  { x: 128.0139660968464, y: 129.89380701081117 },
  { x: 129.30445451577788, y: 129.8628988779556 },
  { x: 130.5950020324778, y: 129.83562525785453 },
  { x: 131.88560864694603, y: 129.81290216591768 },
  { x: 133.17627435918263, y: 129.79762539279497 },
  { x: 134.46708781584016, y: 129.79700486622713 },
  { x: 135.7578717236135, y: 129.80799705114327 },
  { x: 137.04856698473432, y: 129.8274106680516 },
  { x: 138.33920314808674, y: 129.85329549059605 },
  { x: 139.62969156701826, y: 129.88438091675675 },
  { x: 140.91988449710792, y: 129.91966228447146 },
  { x: 142.21016607385016, y: 129.95851906717232 },
  { x: 143.50018171063476, y: 130.00047848271242 },
  { x: 144.79031554295605, y: 130.04503820006065 },
  { x: 146.08015388643554, y: 130.0920209259119 },
  { x: 147.3700217787992, y: 130.14110162254013 },
  { x: 148.6598601222787, y: 130.19198480110353 },
  { x: 149.9494916235689, y: 130.2447295593705 },
  { x: 151.23918222262748, y: 130.29892221296242 },
  { x: 152.5287546261493, y: 130.35453321299514 },
  { x: 153.81832702967114, y: 130.4115330105845 },
  { x: 155.1078698843088, y: 130.46974431242532 },
  { x: 156.39732409229387, y: 130.52904892298093 },
  { x: 157.68674875139484, y: 130.589387744483 },
  { x: 158.97620295937992, y: 130.65073122804725 },
  { x: 160.2655389718283, y: 130.71304982478955 },
  { x: 161.55496363092922, y: 130.77622533917315 },
  { x: 162.84418144784087, y: 130.84025777119808 },
  { x: 164.133487911405, y: 130.90502892532757 },
  { x: 165.42261708166413, y: 130.97056835044583 },
  { x: 166.71171670303903, y: 131.03687604655286 },
  { x: 168.00066857999303, y: 131.10383381811192 },
  { x: 169.28944316364192, y: 131.171441665123 },
  { x: 170.57851323613264, y: 131.23969958758613 },
  { x: 171.8673469175499, y: 131.30854848773293 },
  { x: 173.1562987945039, y: 131.37795881667918 },
  { x: 174.44525067145784, y: 131.44790102554074 },
  { x: 175.7341434506435, y: 131.5183751143176 },
  { x: 177.02300668094495, y: 131.5894992785465 },
  { x: 178.3118699112464, y: 131.66109622492232 },
  { x: 179.60070359266362, y: 131.73313640456087 },
  { x: 180.88944862742832, y: 131.80564936634636 },
  { x: 182.1781050155405, y: 131.8786351102788 },
  { x: 183.466820501421, y: 131.9521527341265 },
  { x: 184.75550643841734, y: 132.0260840423528 },
  { x: 186.0441923754137, y: 132.10042903495767 },
  { x: 187.3328192146417, y: 132.17524680970945 },
  { x: 188.62144605386965, y: 132.25056691549233 },
  { x: 189.91004334421342, y: 132.32627115676962 },
  { x: 191.19855198790466, y: 132.4023299846571 },
  { x: 192.4870901804801, y: 132.47895024134405 },
  { x: 193.77556927528718, y: 132.55604328017793 },
  { x: 195.06404837009424, y: 132.6335204545062 },
  { x: 196.3524979160171, y: 132.71144086209722 },
  { x: 197.64091791305577, y: 132.79001134514027 },
  { x: 198.9291606167894, y: 132.86923190363532 },
  { x: 200.06971799737548, y: 133.1863505286891 },
  { x: 200.709599084362, y: 134.3074351945985 },
  { x: 201.34945062246433, y: 135.42851986050792 },
  { x: 201.98933170945085, y: 136.54957497753315 },
  { x: 202.629153698669, y: 137.67060054567418 },
  { x: 203.26894613900296, y: 138.79153746716267 },
  { x: 203.90870903045274, y: 139.91241529088282 },
  { x: 204.54856056855508, y: 141.03347040790803 },
  { x: 205.18835300888904, y: 142.1544368782807 },
  { x: 205.82820454699134, y: 143.27549199530594 },
  { x: 206.46817428063042, y: 144.39675395452045 },
  { x: 207.10799626984854, y: 145.51772042489313 },
  { x: 207.74787735683506, y: 146.6388346396867 },
  { x: 208.3877288949374, y: 147.75991930559613 },
  { x: 209.02760998192392, y: 148.88100397150552 },
  { x: 209.66746152002625, y: 150.00202953964657 },
  { x: 210.30734260701277, y: 151.12314375444018 },
  { x: 210.94719414511508, y: 152.24419887146541 },
  { x: 211.5870752321016, y: 153.3652835373748 },
  { x: 212.22689722131977, y: 154.48630910551586 },
  { x: 212.86680785719045, y: 155.60742332030944 },
  { x: 213.50665939529276, y: 156.72847843733467 },
  { x: 214.14648138451093, y: 157.8495040054757 },
  { x: 214.78633292261324, y: 158.97055912250093 },
  { x: 215.4261549118314, y: 160.0915255928736 },
  { x: 216.06600644993372, y: 161.21258070989884 },
  { x: 216.70582843915187, y: 162.33360627803987 },
  { x: 217.3457095261384, y: 163.4546909439493 },
  { x: 217.9855610642407, y: 164.57574606097452 },
  { x: 218.62544215122722, y: 165.69683072688392 },
  { x: 219.26526414044534, y: 166.81782674614078 },
  { x: 219.9051156785477, y: 167.93888186316602 },
  { x: 220.54496721665004, y: 169.05993698019125 },
  { x: 221.18478920586816, y: 170.18096254833227 },
  { x: 221.8246111950863, y: 171.30195856758914 },
  { x: 222.46449228207283, y: 172.42304323349853 },
  { x: 223.10434382017516, y: 173.54409835052377 },
  { x: 223.74413626050912, y: 174.66500572312808 },
  { x: 224.38398779861146, y: 175.78609038903753 },
  { x: 225.02383933671376, y: 176.9071455060627 },
  { x: 225.66372042370028, y: 178.02823017197213 },
  { x: 226.30357196180262, y: 179.14928528899736 },
  { x: 226.94345304878914, y: 180.27036995490676 },
  { x: 227.5832454891231, y: 181.39133642527943 },
  { x: 228.2232743205305, y: 182.51271658003068 },
  { x: 228.86321450528538, y: 183.63386034370848 },
  { x: 229.5031251411561, y: 184.75506320515458 },
  { x: 230.14309487479514, y: 185.87629561548493 },
  { x: 230.78294641289745, y: 186.99735073251017 },
  { x: 231.42267975546307, y: 188.11819900734608 },
  { x: 232.06259039133377, y: 189.23937231990809 },
  { x: 232.70250102720445, y: 190.36051608358582 },
  { x: 233.34241166307515, y: 191.4816893961478 },
  { x: 233.9824109455984, y: 192.6029513553623 },
  { x: 234.6223215814691, y: 193.72412466792426 },
  { x: 235.26223221733977, y: 194.8452979804862 },
  { x: 235.9021133043263, y: 195.96638264639566 },
  { x: 236.54196484242863, y: 197.08743776342087 },
  { x: 237.18178683164678, y: 198.20840423379354 },
  { x: 237.8216383697491, y: 199.32948889970294 },
  { x: 237.69428267891965, y: 199.95527516893407 },
  { x: 236.40923125467785, y: 199.8335928638678 },
  { x: 235.12429802597276, y: 199.71191055880152 },
  { x: 233.83921705284678, y: 199.59019870485102 },
  { x: 232.55446111744678, y: 199.46854594866895 },
  { x: 231.26926194878408, y: 199.34683409471847 },
  { x: 229.984328720079, y: 199.2251517896522 },
  { x: 228.6993954913739, y: 199.1034694845859 },
  { x: 227.41419632271118, y: 198.9817576306354 },
  { x: 226.12896760516426, y: 198.86004577668496 },
  { x: 224.84373888761738, y: 198.73833392273448 },
  { x: 223.5587761100281, y: 198.6166516176682 },
  { x: 222.27351784359703, y: 198.49493976371772 },
  { x: 220.98855506600776, y: 198.3732574586514 },
  { x: 219.7037695817236, y: 198.25160470246934 },
  { x: 218.4186886085976, y: 198.12989284851886 },
  { x: 217.13372583100832, y: 198.00821054345258 },
  { x: 215.84879260230326, y: 197.8865282383863 },
  { x: 214.56380027582978, y: 197.76484593332 },
  { x: 213.27880794935635, y: 197.64313407936953 },
  { x: 211.99378607399873, y: 197.52145177430324 },
  { x: 210.70861645422016, y: 197.39973992035274 },
  { x: 209.4233581877891, y: 197.2780280664023 },
  { x: 208.1384545079682, y: 197.156345761336 },
  { x: 206.8532553393055, y: 197.03466345626973 },
  { x: 205.56817436617948, y: 196.91295160231925 },
  { x: 204.28324113747442, y: 196.79126929725297 },
  { x: 202.99816016434838, y: 196.66958699218668 },
  { x: 201.7127246046122, y: 196.54784558935202 },
  { x: 200.4280277669806, y: 196.42619283316992 },
  { x: 199.14297634273876, y: 196.30448097921945 },
  { x: 197.85813176068626, y: 196.18282822303735 },
  { x: 196.5729916897919, y: 196.06111636908688 },
  { x: 195.2878811677817, y: 195.9394045151364 },
  { x: 194.00288884130828, y: 195.81772221007012 },
  { x: 192.71771922152973, y: 195.69601035611964 },
  { x: 191.43260869951953, y: 195.57432805105336 },
  { x: 190.14776411746703, y: 195.45264574598707 },
  { x: 188.8625944976885, y: 195.3309338920366 },
  { x: 187.57763172009922, y: 195.2092515869703 },
  { x: 186.29263939362576, y: 195.08756928190402 },
  { x: 185.00791300710998, y: 194.96591652572192 },
  { x: 184.14892694390528, y: 194.2605846602697 },
  { x: 183.64216358016395, y: 193.07316274936906 },
  { x: 183.13548886307515, y: 191.88594768065772 },
  { x: 182.62881414598635, y: 190.6987030630622 },
  { x: 182.12213942889758, y: 189.51151754323504 },
  { x: 181.61537606515623, y: 188.32406608345025 },
  { x: 181.10870134806746, y: 187.1368510147389 },
  { x: 180.60208572874703, y: 185.9497245926801 },
  { x: 180.09535191388986, y: 184.76239132843202 },
  { x: 179.588824941222, y: 183.57544219967835 },
  { x: 179.08215022413322, y: 182.388227130967 },
  { x: 178.57547550704442, y: 181.20101206225564 },
  { x: 178.0688303388398, y: 180.01385609131268 },
  { x: 177.562155621751, y: 178.82664102260136 },
  { x: 177.05548090466223, y: 177.63939640500584 },
  { x: 176.54880618757343, y: 176.45215178741032 },
  { x: 176.04213147048463, y: 175.26493671869898 },
  { x: 175.53545675339586, y: 174.0777216499876 },
  { x: 175.02881158519128, y: 172.89053613016046 },
  { x: 174.52213686810248, y: 171.70332106144912 },
  { x: 174.01546215101368, y: 170.5161059927378 },
  { x: 173.5087874339249, y: 169.32886137514228 },
  { x: 173.0021127168361, y: 168.1416758553151 },
  { x: 172.44115669950284, y: 167.28611746267563 },
  { x: 171.58187514745632, y: 168.24938153816277 },
  { x: 170.72262314429395, y: 169.21261606476568 },
  { x: 169.86334159224742, y: 170.17588014025276 },
  { x: 169.9156726661358, y: 170.97044963593817 },
  { x: 170.74115029467677, y: 171.95625951005704 },
  { x: 171.35813099642135, y: 173.08907508298716 },
  { x: 171.86028473423013, y: 174.27791534032858 },
  { x: 172.2868819751825, y: 175.49600899301134 },
  { x: 172.65181069484467, y: 176.73395949586518 },
  { x: 172.94396051276365, y: 177.99111677343805 },
  { x: 173.16531120417974, y: 179.26263480872402 },
  { x: 173.31869946197455, y: 180.54416991574803 },
  { x: 173.40613461027257, y: 181.8317034462612 },
  { x: 173.42856221336757, y: 183.1222214140769 },
  { x: 173.38376610494592, y: 184.41208930644058 },
  { x: 173.25233266809917, y: 185.69554509093652 },
  { x: 172.93536178746632, y: 186.9465266517151 },
  { x: 172.5439277186919, y: 188.17635121141856 },
  { x: 172.08899309780784, y: 189.38442779236325 },
  { x: 171.57265589559114, y: 190.56721052844708 },
  { x: 170.9941478410531, y: 191.72091716249471 },
  { x: 170.35143006118497, y: 192.84011069981642 },
  { x: 169.64240458520985, y: 193.9184085814286 },
  { x: 168.8647961490456, y: 194.94815764632784 },
  { x: 168.01680227075704, y: 195.92093646252192 },
  { x: 167.0978024237763, y: 196.82699389823043 },
  { x: 166.1087421723973, y: 197.6557810017999 },
  { x: 165.05269460057502, y: 198.39733979926072 },
  { x: 163.9349785074625, y: 199.04245103874763 },
  { x: 162.7637198362101, y: 199.58360930367817 },
  { x: 161.548315131988, y: 200.01664820138254 },
  { x: 160.2990769553762, y: 200.34053352091425 },
  { x: 159.02670200244896, y: 200.5572154886294 },
  { x: 157.74144373601786, y: 200.67130373046064 },
  { x: 156.4510144148547, y: 200.6896240386542 },
  { x: 155.1622989289742, y: 200.62290265816858 },
  { x: 153.87869540005735, y: 200.48813019740916 },
  { x: 152.60475435626842, y: 200.2826472567994 },
  { x: 151.34508542353996, y: 200.00202150371186 },
  { x: 150.10580522089788, y: 199.6422342898976 },
  { x: 148.8933554050941, y: 199.1998874936756 },
  { x: 147.71497545275352, y: 198.67311953534224 },
  { x: 146.57870266037398, y: 198.061516730519 },
  { x: 145.49171740681194, y: 197.36599509461558 },
  { x: 144.46114097315558, y: 196.5894799671661 },
  { x: 143.4930604295466, y: 195.73590134976692 },
  { x: 142.59314916174822, y: 194.8112872147914 },
  { x: 141.76495303586236, y: 193.82142914353943 },
  { x: 141.01201791799105, y: 192.77344841709916 },
  { x: 140.33694410994238, y: 191.67384578999093 },
  { x: 139.74262740236634, y: 190.52847194128296 },
  { x: 139.23450478995255, y: 189.3423501812864 },
  { x: 138.82853267016, y: 188.11760802966245 },
  { x: 137.66770475502423, y: 187.95127736059538 },
  { x: 136.3769208472509, y: 187.95186833827904 },
  { x: 135.08610739059336, y: 187.95245931596273 },
  { x: 133.79529393393582, y: 187.95305029364638 },
  { x: 132.50459867281504, y: 187.95364127133004 },
  { x: 131.21354882508405, y: 187.95426179789789 },
  { x: 130.39002142289914, y: 188.45254463187865 },
  { x: 130.15986516399644, y: 189.721551012009 },
  { x: 129.7550749995712, y: 190.9462636147488 },
  { x: 129.18096972877643, y: 192.10076806866937 },
  { x: 128.44662085905634, y: 193.16130707088746 },
  { x: 127.60232059129066, y: 194.13707032438404 },
  { x: 126.67625856099016, y: 195.03574053904677 },
  { x: 125.75232405035085, y: 195.93600639345533 },
  { x: 124.79242854766062, y: 196.7985678716462 },
  { x: 123.7867322744865, y: 197.60767541834971 },
  { x: 122.73943117238245, y: 198.3619402360093 },
  { x: 121.65238682105205, y: 199.05752096968106 },
  { x: 120.52657433367334, y: 199.688596489181 },
  { x: 119.36305747007691, y: 200.2480750623051 },
  { x: 118.16499796087032, y: 200.72741706152445 },
  { x: 116.93470061901994, y: 201.11763962604738 },
  { x: 115.67757289033122, y: 201.4091984662827 },
  { x: 114.4002928226296, y: 201.59293342813365 },
  { x: 113.11178417893834, y: 201.6611027039442 },
  { x: 111.82253681314252, y: 201.6088307278242 },
  { x: 110.54386794788428, y: 201.43407862676494 },
  { x: 109.28750849018432, y: 201.13947625145872 },
  { x: 108.0637414517384, y: 200.73063788990044 },
  { x: 106.88004270024486, y: 200.2164873051133 },
  { x: 105.74244020807707, y: 199.60751435098237 },
  { x: 104.65335698373802, y: 198.91468166353965 },
  { x: 103.61438866697362, y: 198.1491291721221 },
  { x: 102.62423510687985, y: 197.32125808396228 },
  { x: 101.67831622640826, y: 196.44350847930127 },
  { x: 100.78041428273431, y: 195.51688502020127 },
  { x: 99.9368822859574, y: 194.54050124013685 },
  { x: 99.15428008836619, y: 193.51462307906561 },
  { x: 98.4392561889019, y: 192.4398710635554 },
  { x: 97.79887277088426, y: 191.31937737532965 },
  { x: 97.23924645333922, y: 190.15645148941687 },
  { x: 96.76551874211466, y: 188.9559689717073 },
  { x: 96.3815605410386, y: 187.72369185461665 },
  { x: 96.08997215191908, y: 186.46671187034883 },
  { x: 95.89143319909238, y: 185.1913229312349 },
  { x: 95.78538225375898, y: 183.90514864939414 },
  { x: 95.76983954067863, y: 182.6150739148412 },
  { x: 95.8420570136223, y: 181.32677211333922 },
  { x: 95.99878429532983, y: 180.04585753288305 },
  { x: 96.23715514403544, y: 178.77747167932057 },
  { x: 96.55459880681522, y: 177.52666741184703 },
  { x: 96.95090844147988, y: 176.29829074746854 },
  { x: 97.43184608044513, y: 175.10064492264056 },
  { x: 97.49428287272416, y: 173.8702293852534 },
  { x: 97.26232413188629, y: 172.60042518525012 },
  { x: 97.03042448881678, y: 171.33070963189937 },
  { x: 96.79846574797891, y: 170.06078723635932 },
  { x: 96.56653655602521, y: 168.79098303635604 },
  { x: 96.3346369129557, y: 167.52138567854203 },
  { x: 96.10267817211785, y: 166.25134508746527 },
  { x: 95.87074898016415, y: 164.98162953411455 },
  { x: 95.63884933709465, y: 163.71191398076377 },
  { x: 94.38683356536961, y: 163.91119165569506 },
  { x: 93.1159951544199, y: 164.13750655965396 },
  { x: 91.84539313454367, y: 164.36379191472864 },
  { x: 90.57446607694142, y: 164.59013636757172 },
  { x: 89.3036572148759, y: 164.8164512715306 },
  { x: 88.03281880392618, y: 165.04276617548948 },
  { x: 86.7621281373974, y: 165.2690810794484 },
  { x: 85.49120107979515, y: 165.49542553229145 },
  { x: 84.22051041326634, y: 165.72171088736616 },
  { x: 82.94970155120082, y: 165.94802579132505 },
  { x: 81.67877449359857, y: 166.17437024416813 },
  { x: 80.40787698488049, y: 166.40071469701118 },
  { x: 79.14761707446836, y: 166.63719441712908 },
  { x: 78.92257277252935, y: 167.90812147473136 },
  { x: 78.64549288554379, y: 169.16852912956438 },
  { x: 78.32952666697315, y: 170.42016076579503 },
  { x: 77.97931329163424, y: 171.6626322479289 },
  { x: 77.59751215910353, y: 172.89561853823997 },
  { x: 77.1851574803274, y: 174.11894234342313 },
  { x: 76.74354940620997, y: 175.33195358802638 },
  { x: 76.2733380122032, y: 176.53417948990275 },
  { x: 75.7751142759908, y: 177.7247926802952 },
  { x: 75.24902594199366, y: 178.9034976703618 },
  { x: 74.695427596822, y: 180.06940799357704 },
  { x: 74.11464427820182, y: 181.22190312337315 },
  { x: 73.50676463278569, y: 182.360480728719 },
  { x: 72.87208414941541, y: 183.48425434308908 },
  { x: 72.2104550836701, y: 184.59254434214716 },
  { x: 71.52229111992828, y: 185.68455290602034 },
  { x: 70.80791729591601, y: 186.7594526659515 },
  { x: 70.06712676944397, y: 187.81671174202523 },
  { x: 69.30056961596422, y: 188.85511862999013 },
  { x: 68.50845267766601, y: 189.87423009658343 },
  { x: 67.69092369897031, y: 190.8729823819745 },
  { x: 66.84872140198163, y: 191.85066631294302 },
  { x: 65.98166849339492, y: 192.80686820511036 },
  { x: 65.09056279308311, y: 193.74067204306684 },
  { x: 64.17564069211967, y: 194.651516398013 },
  { x: 63.237700010377544, y: 195.53863299896008 },
  { x: 62.27742037219293, y: 196.40116492826675 },
  { x: 61.295333657481144, y: 197.2388166970912 },
  { x: 60.292089941694215, y: 198.05093822998143 },
  { x: 59.26854614247344, y: 198.837145391443 },
  { x: 58.22514549308158, y: 199.59708359486572 },
  { x: 57.163040400001776, y: 200.3302800581027 },
  { x: 56.08252635207585, y: 201.03676433003807 },
  { x: 54.98493304909207, y: 201.71588633521984 },
  { x: 53.87088101761825, y: 202.36785291583726 },
  { x: 52.74134537083246, y: 202.99222083862756 },
  { x: 51.597064830839265, y: 203.58928559243267 },
  { x: 50.438748570859055, y: 204.15901762836836 },
  { x: 49.26748989960662, y: 204.70150559308715 },
  { x: 48.083879794765636, y: 205.21677903547325 },
  { x: 46.8892775050085, y: 205.70495615106336 },
  { x: 45.6837421281036, y: 206.16662791754118 },
  { x: 44.4685442660708, y: 206.60182388379087 },
  { x: 43.244304445477944, y: 207.01095773419104 },
  { x: 42.011790937313805, y: 207.39438405535182 },
  { x: 40.77165381703042, y: 207.75242788499926 },
  { x: 39.52454316007979, y: 208.08553245639615 },
  { x: 38.27134543298744, y: 208.3941705516893 },
  { x: 37.01244477124773, y: 208.67887405079415 },
  { x: 35.74822531035505, y: 208.93996799143665 },
  { x: 34.47960306571908, y: 209.1781024490688 },
  { x: 33.20657803733982, y: 209.3922432127442 },
  { x: 31.929268420754, y: 209.57931719850785 },
  { x: 30.64832429141365, y: 209.73840839095004 },
  { x: 29.364159333697334, y: 209.86865987242945 },
  { x: 28.077423623057083, y: 209.96927382307314 },
  { x: 26.78853084387146, y: 210.03930467858723 },
  { x: 25.498456109318507, y: 210.07801371686716 },
  { x: 24.207701750429347, y: 210.08478041134512 },
  { x: 22.91706558707692, y: 210.05868874661138 },
  { x: 21.62777389795482, y: 209.99920684275068 },
  { x: 20.34040288630463, y: 209.90565507542675 },
  { x: 19.055986763072756, y: 209.7776493091453 },
  { x: 17.775574513647705, y: 209.61448037068584 },
  { x: 16.50027422118634, y: 209.41597096674332 },
  { x: 15.230898480003699, y: 209.18188470624423 },
  { x: 13.968673568793387, y: 208.911955649231 },
  { x: 12.714678021828083, y: 208.60603605128264 },
  { x: 11.46988695228584, y: 208.26424410793592 },
  { x: 10.235659608839079, y: 207.88681621026436 },
  { x: 9.012601743613555, y: 207.47387055380457 },
  { x: 7.802190800818428, y: 207.02587992070355 },
  { x: 6.605076855905726, y: 206.5431693486873 },
  { x: 5.422766901968792, y: 206.02641846209204 },
  { x: 4.255231390123441, y: 205.47601139641216 },
  { x: 3.1038295690421016, y: 204.89289371594154 },
  { x: 1.9688717020086943, y: 204.2775973005954 },
  { x: 0.8516283910430967, y: 203.6312154590886 },
  { x: -0.24772307054959236, y: 202.95433916910477 },
  { x: -1.3282518929176033, y: 202.24823903266378 },
  { x: -2.3897216849874705, y: 201.513624222986 },
  { x: -3.4315710179597136, y: 200.75161759767047 },
  { x: -4.45348962855041, y: 199.96310562324263 },
  { x: -5.455314997896552, y: 199.1491225106489 },
  { x: -6.43669253938794, y: 198.31043653087804 },
  { x: -7.397341538624837, y: 197.44840693260244 },
  { x: -8.3373358678177, y: 196.5637133401584 },
  { x: -9.256350489240512, y: 195.65733086672387 },
  { x: -10.154355854009092, y: 194.73011642994024 },
  { x: -11.031292864355072, y: 193.7830451429855 },
  { x: -11.887087648067995, y: 192.81691482573262 },
  { x: -12.721932272895053, y: 191.8322869069811 },
  { x: -13.535457377783954, y: 190.83031379321406 },
  { x: -14.327810707155615, y: 189.81132052215744 },
  { x: -15.09885929103121, y: 188.7759867181476 },
  { x: -15.848351963895187, y: 187.72522839659413 },
  { x: -16.576318274631724, y: 186.65928194857054 },
  { x: -17.282433185514808, y: 185.5787679006446 },
  { x: -17.96615004218705, y: 184.48418858384753 },
  { x: -18.627158581364526, y: 183.37539625375828 },
  { x: -19.264468915427102, y: 182.2528932414081 },
  { x: -19.87673657014444, y: 181.11667954679692 },
  { x: -20.461686281434446, y: 179.9661050944727 },
  { x: -21.014708423364535, y: 178.79978108687885 },
  { x: -20.949715652603654, y: 177.84916393382213 },
  { x: -19.759235432190078, y: 177.34969914447404 },
  { x: -18.56893250508159, y: 176.8502934528943 },
  { x: -17.378910292372854, y: 176.3510059568513 },
  { x: -16.18860736526437, y: 175.85160026527157 },
  { x: -14.99840785925053, y: 175.35225367146023 },
  { x: -13.808104932142049, y: 174.85284797988047 },
  { x: -12.617949749454484, y: 174.3535309349533 },
  { x: -11.427543401251361, y: 173.8540661456052 },
  { x: -10.237299571911246, y: 173.35471955179386 },
  { x: -9.04687844926603, y: 172.85525476244575 },
  { x: -7.856368679968267, y: 172.35578997309767 },
  { x: -6.666065752859786, y: 171.85638428151796 },
  { x: -5.475659404656663, y: 171.35694904105404 },
  { x: -4.285474673084915, y: 170.85760244724264 },
  { x: -3.0953933626078065, y: 170.3582854023155 },
  { x: -1.9050904354993252, y: 169.85887971073575 },
  { x: -0.7146988617382943, y: 169.35944447027182 },
  { x: 0.4756040653701871, y: 168.8600683275763 },
  { x: 1.6655671803105623, y: 168.36081038041746 },
  { x: 2.855751911882311, y: 167.8614342377219 },
  { x: 4.046158260085433, y: 167.361998997258 },
  { x: 5.236357766099274, y: 166.86265240344665 },
  { x: 6.426542497671023, y: 166.3633058096353 },
  { x: 7.616830650337413, y: 165.86390011805557 },
  { x: 8.807133577445894, y: 165.36452397536002 },
  { x: 9.997421730112285, y: 164.86511828378028 },
  { x: 11.187828078315407, y: 164.36568304331635 },
  { x: 12.37823442651853, y: 163.86624780285246 },
  { x: 13.568419158090277, y: 163.3669012090411 },
  { x: 14.7588255062934, y: 162.8674659685772 },
  { x: 15.394377681747079, y: 163.75963542871958 },
  { x: 16.04414287049286, y: 164.8741602423403 },
  { x: 16.801983103138582, y: 165.9185951026786 },
  { x: 17.655399201674758, y: 166.88599602195137 },
  { x: 18.614009327903016, y: 167.74950306443608 },
  { x: 19.66060125678666, y: 168.50409291982166 },
  { x: 20.77422482943982, y: 169.15591175601818 },
  { x: 21.830021235746518, y: 169.7494010948371 },
  { x: 21.414165014194694, y: 170.97139520023202 },
  { x: 20.99833834152706, y: 172.19330065897444 },
  { x: 20.582526443301514, y: 173.4151765688326 },
  { x: 20.166670221749694, y: 174.63717067422752 },
  { x: 19.750814000197874, y: 175.8591352307383 },
  { x: 19.33491345531978, y: 177.08124753166996 },
  { x: 18.91910155709423, y: 178.30312344152813 },
  { x: 18.503215786658227, y: 179.5252357424598 },
  { x: 18.08738911399059, y: 180.747111652318 },
  { x: 17.671503343554583, y: 181.9691944043655 },
  { x: 17.255647122002763, y: 183.19121805864458 },
  { x: 16.83976135156676, y: 184.41327126180792 },
  { x: 16.42389035557285, y: 185.635294916087 },
  { x: 16.008034134021027, y: 186.8573481192503 },
  { x: 15.592177912469207, y: 188.07931267576103 },
  { x: 15.176306916475294, y: 189.30133633004016 },
  { x: 14.760435920481383, y: 190.52335998431928 },
  { x: 14.344594473371655, y: 191.74532454083 },
  { x: 13.928767800704017, y: 192.96722999957242 },
  { x: 13.512926353594288, y: 194.18919455608315 },
  { x: 13.097070132042468, y: 195.4111886614781 },
  { x: 12.681213910490646, y: 196.63318276687303 },
  { x: 12.265357688938826, y: 197.85517687226795 },
  { x: 11.849501467387006, y: 199.07717097766286 },
  { x: 11.433645245835185, y: 200.2991650830578 },
  { x: 11.017789024283365, y: 201.5211591884527 },
  { x: 10.601962351615727, y: 202.74306464719513 },
  { x: 10.186091355621814, y: 203.9651178503584 },
  { x: 9.770249908512085, y: 205.18705285798498 },
  { x: 9.354393686960265, y: 206.4090469633799 },
  { x: 9.149989280623197, y: 207.00962803440282 },
  { x: 9.565727306638285, y: 205.78781122231297 },
  { x: 9.98152443042174, y: 204.56581711691805 },
  { x: 10.397321554205194, y: 203.3438230115231 },
  { x: 10.81311867798865, y: 202.121799357244 },
  { x: 11.228930576214195, y: 200.8997461540807 },
  { x: 11.64474247443974, y: 199.6777224998016 },
  { x: 12.060480500454828, y: 198.4558761388276 },
  { x: 12.476218526469916, y: 197.23402977785355 },
  { x: 12.891986101369186, y: 196.01212431911117 },
  { x: 13.307797999594733, y: 194.79007111594788 },
  { x: 13.723595123378187, y: 193.56807701055297 },
  { x: 14.139347923835366, y: 192.34620110069477 },
  { x: 14.55513027317673, y: 191.1242660930682 },
  { x: 14.97091262251809, y: 189.9022719876733 },
  { x: 15.386709746301547, y: 188.6803074311625 },
  { x: 15.802506870085, y: 187.45825422799922 },
  { x: 16.218303993868453, y: 186.23628967148846 },
  { x: 16.63410111765191, y: 185.01426601720934 },
  { x: 17.049853918109086, y: 183.79241965623535 },
  { x: 17.465665816334635, y: 182.57033690418785 },
  { x: 17.88146294011809, y: 181.34834279879294 },
  { x: 18.297274838343636, y: 180.12628959562966 },
  { x: 18.71310151101127, y: 178.90420684358216 },
  { x: 19.128883860352634, y: 177.6822422870714 },
  { x: 19.544666209693997, y: 176.46030727944483 },
  { x: 19.960389461266995, y: 175.23849046735504 },
  { x: 20.37620135949254, y: 174.0164668130759 },
  { x: 20.792028032160175, y: 172.79435451214422 },
  { x: 21.20782515594363, y: 171.5723604067493 },
  { x: 21.62365182861127, y: 170.35027765470184 },
  { x: 22.352711448062585, y: 169.89244724316782 },
  { x: 23.56971179203056, y: 170.31966501068808 },
  { x: 24.833399373007936, y: 170.5785427850168 },
  { x: 26.1194111359857, y: 170.681816135237 },
  { x: 27.40864372733943, y: 170.63536528930106 },
  { x: 28.680014018204435, y: 170.41764911063947 },
  { x: 29.914950534871593, y: 170.04441715452185 },
  { x: 31.10343620560281, y: 169.5422634167131 },
  { x: 32.238113358236475, y: 168.92832625003942 },
  { x: 33.12839168979116, y: 168.8745768297102 },
  { x: 33.66866348819621, y: 170.04686971190907 },
  { x: 34.208905737717075, y: 171.2191921429921 },
  { x: 34.74911843835376, y: 172.39145547630673 },
  { x: 35.28939023675881, y: 173.56377790738975 },
  { x: 35.829573388511314, y: 174.7359525940519 },
  { x: 36.36987473580054, y: 175.90836367178744 },
  { x: 36.91005788755305, y: 177.08056790733374 },
  { x: 37.45035923484228, y: 178.25300853395348 },
  { x: 37.99063103324733, y: 179.4253605139207 },
  { x: 38.53084373388402, y: 180.59759429835117 },
  { x: 39.07108598340489, y: 181.76982808278163 },
  { x: 39.611357781809936, y: 182.94220961163305 },
  { x: 40.15160003133081, y: 184.11456159160025 },
  { x: 40.69184228085168, y: 185.2868249249149 },
  { x: 41.232084530372546, y: 186.45914735599794 },
  { x: 41.77232677989341, y: 187.6314106893126 },
  { x: 42.31259857829847, y: 188.8037626692798 },
  { x: 42.85289992558769, y: 189.97620329589955 },
  { x: 43.39314217510857, y: 191.14846662921423 },
  { x: 43.933354875745245, y: 192.32072996252884 },
  { x: 44.473597125266124, y: 193.49299329584352 },
  { x: 45.01386892367117, y: 194.6654043735791 },
  { x: 45.55414072207623, y: 195.8377268046621 },
  { x: 46.094264776060356, y: 197.00981284467167 },
  { x: 46.63456612334959, y: 198.1821943735231 },
  { x: 47.174837921754644, y: 199.35454635349026 },
  { x: 47.715139269043874, y: 200.52698698011005 },
  { x: 48.255411067448925, y: 201.69933896007723 },
  { x: 48.79568286585398, y: 202.87172048892862 },
  { x: 49.33592511537485, y: 204.04404292001163 },
  { x: 48.95152368103601, y: 203.20981882175244 },
  { x: 48.41128143151514, y: 202.03749639066942 },
  { x: 47.871068730878456, y: 200.8651739595864 },
  { x: 47.33082648135758, y: 199.69285152850338 },
  { x: 46.790613780720896, y: 198.52052909742034 },
  { x: 46.25037153120003, y: 197.34817711745313 },
  { x: 45.71018837944754, y: 196.17597288190686 },
  { x: 45.16997567881085, y: 195.003679999708 },
  { x: 44.62976297817416, y: 193.83138711750917 },
  { x: 44.08952072865329, y: 192.65903513754196 },
  { x: 43.549308028016604, y: 191.48671270645892 },
  { x: 43.00906577849574, y: 190.3143902753759 },
  { x: 42.46882352897487, y: 189.14203829540872 },
  { x: 41.92858127945401, y: 187.9697158643257 },
  { x: 41.38836857881732, y: 186.79739343324266 },
  { x: 40.848126329296456, y: 185.62504145327546 },
  { x: 40.30788407977558, y: 184.45268947330823 },
  { x: 39.767671379138896, y: 183.2803670422252 },
  { x: 39.2274882273864, y: 182.10816280667893 },
  { x: 38.68724597786554, y: 180.93581082671173 },
  { x: 38.147003728344664, y: 179.76348839562868 },
  { x: 37.60679102770798, y: 178.59116596454567 },
  { x: 37.06654877818711, y: 177.41884353346265 },
  { x: 36.526336077550425, y: 176.24652110237963 },
  { x: 35.98609382802955, y: 175.0741986712966 },
  { x: 35.44588112739287, y: 173.90187624021357 },
  { x: 34.905638877872, y: 172.7295242602464 },
  { x: 34.365396628351135, y: 171.55720182916338 },
  { x: 33.82515437883027, y: 170.38482030031196 },
  { x: 33.284912129309404, y: 169.21246832034475 },
  { x: 33.33901613624878, y: 168.19063835640662 },
  { x: 34.33425210442208, y: 167.36912027834617 },
  { x: 35.28052557150386, y: 166.49145932033767 },
  { x: 36.17024247425906, y: 165.55668036920315 },
  { x: 36.992765214381734, y: 164.5621535742503 },
  { x: 37.75258522226773, y: 163.51884157151093 },
  { x: 38.452716484103725, y: 162.43466346194631 },
  { x: 39.18978385116868, y: 161.57157010384014 },
  { x: 40.41236893424727, y: 161.98531358017289 },
  { x: 41.635072212862596, y: 162.39908660538978 },
  { x: 42.85759819817282, y: 162.81280053283834 },
  { x: 44.080360574556515, y: 163.22657355805524 },
  { x: 45.30315249982439, y: 163.6404056810405 },
  { x: 46.52585577843971, y: 164.0541787062574 },
  { x: 47.748440861518304, y: 164.46789263370596 },
  { x: 48.97114414013364, y: 164.88166565892286 },
  { x: 50.19384741874896, y: 165.29543868413978 },
  { x: 51.416580246248465, y: 165.70921170935665 },
  { x: 52.63928352486379, y: 166.12298473457358 },
  { x: 53.86198680347912, y: 166.5367577597905 },
  { x: 55.08460143544189, y: 166.95050123612322 },
  { x: 56.3073342629414, y: 167.3643038102243 },
  { x: 57.53003754155673, y: 167.7780768354412 },
  { x: 58.75256352686696, y: 168.19179076288975 },
  { x: 59.97532590325065, y: 168.60556378810668 },
  { x: 61.198058730750155, y: 169.01936636220776 },
  { x: 62.42079155824967, y: 169.43313938742466 },
  { x: 63.64355393463336, y: 169.8469124126416 },
  { x: 64.86634585990123, y: 170.26074453562686 },
  { x: 66.08899004074819, y: 170.67448801195957 },
  { x: 67.31175241713188, y: 171.08826103717647 },
  { x: 68.53445569574721, y: 171.50203406239336 },
  { x: 69.75727716989927, y: 171.91586618537863 },
  { x: 70.98000999739878, y: 172.32963921059556 },
  { x: 72.2027132760141, y: 172.74341223581249 },
  { x: 73.4254756523978, y: 173.15721480991354 },
  { x: 74.64811983324475, y: 173.57095828624628 },
  { x: 75.87082311186008, y: 173.98473131146318 },
  { x: 77.09355593935959, y: 174.3985043366801 },
  { x: 76.59370701451711, y: 174.22966201245745 },
  { x: 75.37091508924924, y: 173.81630267161913 },
  { x: 74.14803451732881, y: 173.40288423301243 },
  { x: 72.92527214094513, y: 172.9895248921741 },
  { x: 71.70242111790888, y: 172.57613600245153 },
  { x: 70.47957009487263, y: 172.16274711272902 },
  { x: 69.25665997406803, y: 171.74935822300648 },
  { x: 68.03386804880016, y: 171.33596933328397 },
  { x: 66.81095792799555, y: 170.92258044356143 },
  { x: 65.58825464938022, y: 170.5092211027231 },
  { x: 64.3653740774598, y: 170.0958322130006 },
  { x: 63.14249350553937, y: 169.68241377439386 },
  { x: 61.91970158027149, y: 169.2690544335555 },
  { x: 60.69682100835107, y: 168.855665543833 },
  { x: 59.47399953419902, y: 168.44227665411046 },
  { x: 58.25123715781532, y: 168.02891731327213 },
  { x: 57.028386134779076, y: 167.61552842354962 },
  { x: 55.80556466062702, y: 167.20213953382708 },
  { x: 54.58268408870659, y: 166.78875064410457 },
  { x: 53.359862614554544, y: 166.375361754382 },
  { x: 52.137011591518295, y: 165.9619728646595 },
  { x: 50.914131019597875, y: 165.54858397493697 },
  { x: 49.691457289866726, y: 165.1352541829828 },
  { x: 48.46863581571467, y: 164.72186529326027 },
  { x: 47.245814341562614, y: 164.30850595242194 },
  { x: 46.02296331852637, y: 163.89511706269943 },
  { x: 44.80014184437431, y: 163.48172817297691 },
  { x: 43.57726127245389, y: 163.06833928325437 },
  { x: 42.35441024941765, y: 162.65495039353183 },
  { x: 41.131588775265584, y: 162.2415615038093 },
  { x: 39.90876730111353, y: 161.82817261408678 },
  { x: 39.10358975600638, y: 161.21376266526616 },
  { x: 39.430577708377314, y: 159.96552915071658 },
  { x: 39.648205240386346, y: 158.693420137747 },
  { x: 39.784573340891676, y: 157.41002345101944 },
  { x: 39.847748855275285, y: 156.12118976960218 },
  { x: 39.792876577347144, y: 154.8320901482273 },
  { x: 39.61345575258695, y: 153.55433729837873 },
  { x: 39.31521886452622, y: 152.29895295385683 },
  { x: 38.89444275375791, y: 151.0793818569649 },
  { x: 39.675390213834866, y: 150.37339991606063 },
  { x: 40.83497707583494, y: 149.80632727970146 },
  { x: 41.994652584487575, y: 149.2391955455739 },
  { x: 43.154298544256015, y: 148.67209336033054 },
  { x: 44.31385585737191, y: 148.10502072397134 },
  { x: 45.47350181714035, y: 147.53791853872798 },
  { x: 46.633088679140435, y: 146.9708459023688 },
  { x: 47.79249824783541, y: 146.40383236377798 },
  { x: 48.95208510983549, y: 145.8367597274188 },
  { x: 50.111553776298834, y: 145.26974618882798 },
  { x: 51.27114063829892, y: 144.70267355246878 },
  { x: 52.43078659806736, y: 144.13554181834124 },
  { x: 53.59046210671998, y: 143.56843963309788 },
  { x: 54.749989870951694, y: 143.00136699673868 },
  { x: 55.90957673295178, y: 142.4342943603795 },
  { x: 57.0690749482993, y: 141.86728082178868 },
  { x: 58.228602712531014, y: 141.3002081854295 },
  { x: 59.38821912341527, y: 140.7331355490703 },
  { x: 60.547776436531166, y: 140.1660629127111 },
  { x: 61.70736329853125, y: 139.59899027635194 },
  { x: 62.866950160531324, y: 139.03191763999274 },
  { x: 64.02656657141559, y: 138.46481545474938 },
  { x: 65.18615343341565, y: 137.8977428183902 },
  { x: 66.34568119764738, y: 137.330670182031 },
  { x: 67.50526805964746, y: 136.76359754567181 },
  { x: 68.66488447053172, y: 136.19652490931264 },
  { x: 69.8244713325318, y: 135.6294227240693 },
  { x: 70.98393999899514, y: 135.06240918547846 },
  { x: 72.14355640987941, y: 134.4953070002351 },
  { x: 73.30317282076366, y: 133.9282343638759 },
  { x: 74.31941804559119, y: 133.4312516807992 },
  { x: 73.1596834391702, y: 133.9984720615793 },
  { x: 72.0001261260543, y: 134.56560379570683 },
  { x: 70.84059836182259, y: 135.13270598095022 },
  { x: 69.68110014647506, y: 135.69980816619358 },
  { x: 68.52154283335916, y: 136.26693990032115 },
  { x: 67.36201506912745, y: 136.8340420855645 },
  { x: 66.20248730489574, y: 137.40117381969205 },
  { x: 65.04292999177984, y: 137.96830555381962 },
  { x: 63.88337267866395, y: 138.53543728794716 },
  { x: 62.72384491443224, y: 139.10253947319052 },
  { x: 61.564287601316344, y: 139.66967120731806 },
  { x: 60.404730288200454, y: 140.23680294144563 },
  { x: 59.245202523968736, y: 140.803905126689 },
  { x: 58.08567475973703, y: 141.37103686081656 },
  { x: 56.926206093273684, y: 141.93810949717573 },
  { x: 55.76658968238942, y: 142.5052707801875 },
  { x: 54.60700282038934, y: 143.07240251431503 },
  { x: 53.447475056157636, y: 143.63953424844257 },
  { x: 52.287858645273374, y: 144.2066955314543 },
  { x: 51.12827178327329, y: 144.77382726558187 },
  { x: 49.968773567925766, y: 145.34092945082523 },
  { x: 48.80921625480987, y: 145.90806118495277 },
  { x: 47.64959984392561, y: 146.4752224679645 },
  { x: 46.489983433041346, y: 147.04235420209207 },
  { x: 45.330514766578005, y: 147.60945638733543 },
  { x: 44.1709574534621, y: 148.176588121463 },
  { x: 43.01131149369366, y: 148.7437494044747 },
  { x: 41.851842827230314, y: 149.31085158971808 },
  { x: 40.692285514114424, y: 149.87795377496144 },
  { x: 39.53275774988271, y: 150.445085509089 },
  { x: 38.578181046345456, y: 150.39975752075202 },
  { x: 37.925889428002016, y: 149.2862964669619 },
  { x: 37.189915369651835, y: 148.22637799131164 },
  { x: 36.366210674161835, y: 147.23323999391533 },
  { x: 35.43116578306965, y: 146.3449414376009 },
  { x: 34.40218498915918, y: 145.56629879049024 },
  { x: 33.31298356928341, y: 144.87390933631025 },
  { x: 32.28556886623464, y: 144.2184855362434 },
  { x: 32.72173994566239, y: 143.00364226082078 },
  { x: 33.15788147620596, y: 141.78888763205074 },
  { x: 33.59405255563371, y: 140.57401480774396 },
  { x: 34.03025318394564, y: 139.35914198343715 },
  { x: 34.46642426337339, y: 138.1442396102462 },
  { x: 34.90262489168532, y: 136.9293963348236 },
  { x: 35.33882551999725, y: 135.71446441274844 },
  { x: 35.774996599425, y: 134.49962113732585 },
  { x: 36.21119722773693, y: 133.2846596663665 },
  { x: 36.64739785604887, y: 132.06975729317554 },
  { x: 37.08356893547661, y: 130.8549435666371 },
  { x: 37.519740014904365, y: 129.64007074233032 },
  { x: 37.95591109433211, y: 128.42519791802354 },
  { x: 38.392111722644046, y: 127.21032509371675 },
  { x: 38.82825325318761, y: 125.99554091606251 },
  { x: 39.26442433261536, y: 124.78069764063991 },
  { x: 39.70065450981148, y: 123.56570662079639 },
  { x: 40.13682558923923, y: 122.3508633453738 },
  { x: 40.572996668666974, y: 121.13602006995119 },
  { x: 41.009167748094725, y: 119.92120634341276 },
  { x: 41.445368376406655, y: 118.70624487245344 },
  { x: 41.88156900471859, y: 117.49137204814664 },
  { x: 42.31774008414634, y: 116.27652877272405 },
  { x: 42.75394071245827, y: 115.0615968506489 },
  { x: 43.19008224300183, y: 113.84681267299466 },
  { x: 43.6262237735454, y: 112.6320580442246 },
  { x: 44.062424401857335, y: 111.41718521991781 },
  { x: 44.49856593240089, y: 110.20240104226359 },
  { x: 44.93473701182865, y: 108.98758731572516 },
  { x: 45.370908091256396, y: 107.77274404030256 },
  { x: 45.35173086542152, y: 107.82610932513735 },
  { x: 44.91555978599377, y: 109.04101169832833 },
  { x: 44.47938870656602, y: 110.25582542486674 },
  { x: 44.04318807825408, y: 111.47069824917354 },
  { x: 43.60698744994216, y: 112.68565972013288 },
  { x: 43.17075727274604, y: 113.9006211910922 },
  { x: 42.73458619331829, y: 115.115494015399 },
  { x: 42.29838556500636, y: 116.33045548635833 },
  { x: 41.862184936694426, y: 117.54532831066511 },
  { x: 41.42604340615086, y: 118.76011248831935 },
  { x: 40.989901875607295, y: 119.97489666597359 },
  { x: 40.55370124729536, y: 121.18976949028038 },
  { x: 40.1175597167518, y: 122.40458321681879 },
  { x: 39.68135908843986, y: 123.61942649224139 },
  { x: 39.24518800901212, y: 124.834269767664 },
  { x: 38.80901692958437, y: 126.04914259197079 },
  { x: 38.37281630127244, y: 127.26410406293012 },
  { x: 37.93661567296051, y: 128.4789768872369 },
  { x: 37.500444593532755, y: 129.6938497115437 },
  { x: 37.064273514105004, y: 130.9086929869663 },
  { x: 36.62804333690889, y: 132.12365445792562 },
  { x: 36.19184270859696, y: 133.3385568311166 },
  { x: 35.75567162916921, y: 134.55345920430756 },
  { x: 35.31950054974146, y: 135.7682433819618 },
  { x: 34.88327037254535, y: 136.98323440180533 },
  { x: 34.447099293117596, y: 138.1981367749963 },
  { x: 34.010928213689844, y: 139.41292095265052 },
  { x: 33.574786683146286, y: 140.62773467918893 },
  { x: 33.138615603718534, y: 141.84257795461156 },
  { x: 32.702414975406604, y: 143.05748032780252 },
  { x: 32.26618479821048, y: 144.27247134764605 },
  { x: 31.115048917086796, y: 143.76804234575516 },
  { x: 29.904431132102385, y: 143.32073133699035 },
  { x: 28.665919200449064, y: 142.95725051265322 },
  { x: 27.406693500983344, y: 142.67488137539885 },
  { x: 26.12957595214471, y: 142.49324438432492 },
  { x: 24.840106969717514, y: 142.50547762237676 },
  { x: 23.565397654939815, y: 142.70298236425705 },
  { x: 22.326073128971455, y: 143.0610261939045 },
  { x: 21.137631781566515, y: 143.5629435406398 },
  { x: 20.307588850419222, y: 143.23684205479435 },
  { x: 19.747474976285176, y: 142.0738570711132 },
  { x: 19.187390651035308, y: 140.91096073408463 },
  { x: 18.62726200245917, y: 139.74794620151928 },
  { x: 18.06723677497767, y: 138.58513851114324 },
  { x: 17.50712290084362, y: 137.42215352746211 },
  { x: 16.94699425226748, y: 136.25916854378096 },
  { x: 16.38695425034389, y: 135.09633130452073 },
  { x: 15.826840376209839, y: 133.93334632083958 },
  { x: 15.266741276517882, y: 132.77039088604263 },
  { x: 14.706642176825927, y: 131.60743545124566 },
  { x: 14.146528302691877, y: 130.44448001644872 },
  { x: 13.586443977442011, y: 129.28155413053594 },
  { x: 13.026374426634238, y: 128.11865779350737 },
  { x: 12.466275326942279, y: 126.95573190759457 },
  { x: 11.90614667836614, y: 125.79271737502924 },
  { x: 11.34601802979, y: 124.62970284246393 },
  { x: 10.78590415565595, y: 123.46674740766696 },
  { x: 10.225790281521903, y: 122.30373287510163 },
  { x: 9.665691181829944, y: 121.14080698918886 },
  { x: 9.10562163102217, y: 119.97791065216026 },
  { x: 8.545522531330212, y: 118.81498476624749 },
  { x: 7.985423431638256, y: 117.65202933145054 },
  { x: 7.425353880830481, y: 116.48913299442194 },
  { x: 6.865254781138525, y: 115.32620710850915 },
  { x: 6.305200004772842, y: 114.16334032036475 },
  { x: 5.745071356196701, y: 113.00029623891525 },
  { x: 5.184987030946836, y: 111.83739990188666 },
  { x: 4.624932254581153, y: 110.67453311374224 },
  { x: 4.064818380447105, y: 109.51157767894529 },
  { x: 3.677417734363675, y: 108.70728660036363 },
  { x: 4.237265668540075, y: 109.87033068181314 },
  { x: 4.797039730506018, y: 111.0332565677259 },
  { x: 5.356902439124509, y: 112.19635974694378 },
  { x: 5.916765147743001, y: 113.35943337727747 },
  { x: 6.476642630803585, y: 114.52253655649535 },
  { x: 7.03653488830626, y: 115.6856988334816 },
  { x: 7.596412371366843, y: 116.84883156158365 },
  { x: 8.156275079985335, y: 118.01190519191734 },
  { x: 8.716108239719643, y: 119.17491972448266 },
  { x: 9.275882301685586, y: 120.33784561039545 },
  { x: 9.835715461419896, y: 121.50088969184495 },
  { x: 10.395578170038387, y: 122.66399287106283 },
  { x: 10.95545565309897, y: 123.8270960502807 },
  { x: 11.51530358727537, y: 124.9901401317302 },
  { x: 12.075033325915038, y: 126.15294782210626 },
  { x: 12.634881260091438, y: 127.31599190355576 },
  { x: 13.19474396870993, y: 128.47909508277363 },
  { x: 13.75459190288633, y: 129.6421687131073 },
  { x: 14.314439837062732, y: 130.80521279455684 },
  { x: 14.874287771239132, y: 131.96828642489052 },
  { x: 15.43410615653135, y: 133.13130095745586 },
  { x: 15.993983639591931, y: 134.29440413667373 },
  { x: 16.553816799326242, y: 135.45741866923905 },
  { x: 17.11366473350264, y: 136.62049229957273 },
  { x: 17.67349789323695, y: 137.78353638102226 },
  { x: 18.233316278529166, y: 138.9465213647034 },
  { x: 18.79317898714766, y: 140.1095949950371 },
  { x: 19.352997372439877, y: 141.2726095276024 },
  { x: 19.91287485550046, y: 142.43571270682028 },
  { x: 20.472737564118948, y: 143.59881588603815 },
  { x: 19.65955227139816, y: 144.33830626160614 },
  { x: 18.679002098663897, y: 145.1759580304306 },
  { x: 17.80918636940606, y: 146.1288799964536 },
  { x: 17.03129721884206, y: 147.15848131693193 },
  { x: 16.333101408920065, y: 148.24378228409552 },
  { x: 15.711023524653912, y: 149.374558984017 },
  { x: 15.160926722257956, y: 150.54206494697814 },
  { x: 14.680151602155714, y: 151.7398585162271 },
  { x: 14.270072187461702, y: 152.96356645690463 },
  { x: 13.974539022303745, y: 154.21821207932197 },
  { x: 13.853802281531319, y: 155.50305666137447 },
  { x: 13.827592421260848, y: 156.7933677870009 },
  { x: 13.89091568006538, y: 158.08234921283906 },
  { x: 14.046446231963484, y: 159.36344108660032 },
  { x: 14.299325582803041, y: 160.6289016006287 },
  { x: 14.655714674936235, y: 161.86912736756466 },
  { x: 15.121183473031595, y: 163.07259432257675 },
  { x: 15.699381264285744, y: 164.22609411443509 },
  { x: 16.391224064108357, y: 165.31520688765832 },
  { x: 17.193195555281637, y: 166.32589692225937 },
  { x: 18.0973766368445, y: 167.2463446645651 },
  { x: 19.092051176218316, y: 168.068099133699 },
  { x: 20.163272100068628, y: 168.78734852360154 },
  { x: 21.29645703405105, y: 169.40462471418792 },
  { x: 22.478220333630592, y: 169.92297124052902 },
  { x: 23.70423308727443, y: 170.32459967434667 },
  { x: 24.967477434989064, y: 170.58634369044117 },
  { x: 26.253045964704082, y: 170.69204004916435 },
  { x: 27.541495510626955, y: 170.63223310757763 },
  { x: 28.811654297240448, y: 170.40730700117535 },
  { x: 30.04437464759387, y: 170.0269833128538 },
  { x: 31.225532195047663, y: 169.50795716217644 },
  { x: 32.34688280091472, y: 168.86973081270418 },
  { x: 33.405205636819076, y: 168.1312746480826 },
  { x: 34.40029386057146, y: 167.30960882560126 },
  { x: 35.33412724741213, y: 166.41882816301546 },
  { x: 36.209069708075745, y: 165.47010213854648 },
  { x: 37.027396506644415, y: 164.47208857525996 },
  { x: 37.790378245138, y: 163.4311404832553 },
  { x: 38.49636018604226, y: 162.35071508198192 },
  { x: 39.097798174706476, y: 161.21284664985652 },
  { x: 39.43388718340583, y: 159.96709524157828 },
  { x: 39.669775925840064, y: 158.6983548014056 },
  { x: 39.81087184781469, y: 157.4155786412459 },
  { x: 39.85339269215427, y: 156.12571074888223 },
  { x: 39.79036492219158, y: 154.83687706746497 },
  { x: 39.61398763250224, y: 153.55868098435366 },
  { x: 39.31710999311395, y: 152.3029716021057 },
  { x: 38.89441320487373, y: 151.0839619340133 },
  { x: 38.34468576353006, y: 149.91678100877814 },
  { x: 37.6715326329533, y: 148.81620326849185 },
  { x: 36.88334569625147, y: 147.79478698893226 },
  { x: 35.99291962027587, y: 146.86098315097576 },
  { x: 35.015294787075746, y: 146.01892859840802 },
  { x: 33.96557067646868, y: 145.26838694015555 },
  { x: 32.85804894839935, y: 144.60601915230563 },
  { x: 31.70499238980375, y: 144.02638824016861 },
  { x: 30.516299876883252, y: 143.52370262244455 },
  { x: 29.29622644896023, y: 143.10304470721297 },
  { x: 28.046929174580054, y: 142.78007540309093 },
  { x: 26.77343136405386, y: 142.57305592050366 },
  { x: 25.485262532530726, y: 142.50145897412784 },
  { x: 24.197935844206807, y: 142.58413675207234 },
  { x: 22.93259352571517, y: 142.8342089589145 },
  { x: 21.713598632064834, y: 143.25560559625066 },
  { x: 20.564073165129123, y: 143.84052575865647 },
  { x: 19.501258898828922, y: 144.57144695781133 },
  { x: 18.534641024987025, y: 145.42582339508348 },
  { x: 17.666686875432728, y: 146.3804591963891 },
  { x: 16.895579193788766, y: 147.41505427829438 },
  { x: 16.21817102388963, y: 148.51341585226692 },
  { x: 15.632526913821323, y: 149.66328113137072 },
  { x: 15.145723821345717, y: 150.85820845885388 },
  { x: 14.09415290547721, y: 150.7023085459035 },
  { x: 12.893818132188542, y: 150.22769436815344 },
  { x: 11.693439035573602, y: 149.753021092635 },
  { x: 10.493045164516568, y: 149.27837736600077 },
  { x: 9.292666067901626, y: 148.80373363936656 },
  { x: 8.092316520170867, y: 148.32908991273231 },
  { x: 6.891996521324292, y: 147.85444618609807 },
  { x: 5.691617424709349, y: 147.37980245946383 },
  { x: 4.491282651420683, y: 146.9051882817138 },
  { x: 3.2908740059215575, y: 146.43051500619538 },
  { x: 2.090480134864524, y: 145.95584173067695 },
  { x: 0.8901305871337652, y: 145.48119800404274 },
  { x: -0.31021896059699355, y: 145.00658382629268 },
  { x: -1.510686703864485, y: 144.53188100189007 },
  { x: -2.711065800479427, y: 144.05723727525586 },
  { x: -3.91145967153646, y: 143.58256399973743 },
  { x: -5.111912640361861, y: 143.107890724219 },
  { x: -6.312276962534711, y: 142.63324699758476 },
  { x: -7.512641284707561, y: 142.15860327095055 },
  { x: -8.713064704648778, y: 141.68392999543212 },
  { x: -9.913429026821628, y: 141.20928626879788 },
  { x: -11.113852446762845, y: 140.73461299327948 },
  { x: -12.314187220051513, y: 140.2599988155294 },
  { x: -13.514551542224362, y: 139.7853550888952 },
  { x: -14.714945413281395, y: 139.31068181337676 },
  { x: -15.91526541212797, y: 138.83606763562673 },
  { x: -17.115644508742914, y: 138.3613943601083 },
  { x: -18.316008830915763, y: 137.88675063347407 },
  { x: -19.516387927530705, y: 137.41210690683982 },
  { x: -20.716840896356107, y: 136.93743363132143 },
  { x: -21.561244585216418, y: 137.40696540099196 },
  { x: -22.070623025207965, y: 138.59273257437832 },
  { x: -22.53519058233574, y: 139.79699734926334 },
  { x: -22.97184921835251, y: 141.01166333138084 },
  { x: -23.388281643145906, y: 142.23339149681814 },
  { x: -23.788949738227576, y: 143.46046801029257 },
  { x: -24.176616324268654, y: 144.69171091643682 },
  { x: -24.55334982316196, y: 145.92623374872542 },
  { x: -24.91956391928606, y: 147.16397740939 },
  { x: -25.256066612363977, y: 148.4100834042784 },
  { x: -25.563227263448017, y: 149.66378346240185 },
  { x: -25.83735226201527, y: 150.92513668152876 },
  { x: -26.073477395522968, y: 152.19408396389073 },
  { x: -26.26535307496637, y: 153.4704480161827 },
  { x: -26.403597529617326, y: 154.75369695848934 },
  { x: -26.473096505216137, y: 156.04244199325407 },
  { x: -26.440430213751643, y: 157.33228033673353 },
  { x: -26.32093452611491, y: 158.61727266320696 },
  { x: -26.17536194818653, y: 159.89978288340905 },
  { x: -25.999605185065047, y: 161.17848129755146 },
  { x: -25.797609012788907, y: 162.45333835675007 },
  { x: -25.571279334387928, y: 163.72405857216307 },
  { x: -25.321591263040155, y: 164.99052374825365 },
  { x: -25.049298295292257, y: 166.25226110287494 },
  { x: -24.754755017754434, y: 167.5089751471851 },
  { x: -24.43799097931087, y: 168.76025219680557 },
  { x: -24.09927211991921, y: 170.00582631177863 },
  { x: -23.73828817629553, y: 171.24510651442074 },
  { x: -23.35514256953448, y: 172.47770866923744 },
  { x: -22.94951026191004, y: 173.70310089631343 },
  { x: -22.521287832327562, y: 174.92081041350178 },
  { x: -22.07007637085058, y: 176.13009849869795 },
  { x: -21.59571335861608, y: 177.3306105652917 },
  { x: -21.097829434571786, y: 178.52148969564175 },
  { x: -20.5760552376654, y: 179.70208581429608 },
  { x: -20.03012482793927, y: 180.8717488458026 },
  { x: -19.459683618783203, y: 182.0296809702884 },
  { x: -18.864436121355368, y: 183.17493662345967 },
  { x: -18.244027749045564, y: 184.30680663209594 },
  { x: -17.598133464127777, y: 185.42437498078758 },
  { x: -16.926546424412727, y: 186.52669610524063 },
  { x: -16.22882339663766, y: 187.61264714785628 },
  { x: -15.504949606360494, y: 188.68131209322473 },
  { x: -14.754732985834032, y: 189.73165673039964 },
  { x: -13.97793714398481, y: 190.76249910401367 },
  { x: -13.17457685525492, y: 191.77283455200458 },
  { x: -12.344725991854817, y: 192.76148111900503 },
  { x: -11.488281132689862, y: 193.7271977518793 },
  { x: -10.605567315486072, y: 194.66897978856528 },
  { x: -9.696776607990637, y: 195.5857043714639 },
  { x: -8.762322694582119, y: 196.4761008985553 },
  { x: -7.802560161870717, y: 197.33919425666144 },
  { x: -6.817976566445455, y: 198.1739206859518 },
  { x: -5.809281081526727, y: 198.97927552436406 },
  { x: -4.777153331450745, y: 199.75434275648854 },
  { x: -3.7233810237105933, y: 200.49974290889315 },
  { x: -2.654878597205132, y: 201.22392696245421 },
  { x: -1.573079172817245, y: 201.9281064214233 },
  { x: -0.4778054572418332, y: 202.61115842820143 },
  { x: 0.6306913840055466, y: 203.27243290733657 },
  { x: 1.752426125366986, y: 203.91107294118737 },
  { x: 2.8872362479794766, y: 204.52610341657586 },
  { x: 4.035062654074654, y: 205.11660831809232 },
  { x: 5.19556553148441, y: 205.68167163032703 },
  { x: 6.368582361345738, y: 206.22025914233365 },
  { x: 7.553788105932623, y: 206.73148438758662 },
  { x: 8.750798629750683, y: 207.21434270402378 },
  { x: 9.959303669515997, y: 207.66788852735127 },
  { x: 11.178830443081631, y: 208.0908512555491 },
  { x: 12.408758423879743, y: 208.48249216651283 },
  { x: 13.648585280879216, y: 208.84142246268578 },
  { x: 14.8976904875122, y: 209.16681477531083 },
  { x: 16.155320547232034, y: 209.45754624678904 },
  { x: 17.420692414607853, y: 209.71246447063723 },
  { x: 18.692919623114168, y: 209.93041704037225 },
  { x: 19.971027059572936, y: 210.11019245174265 },
  { x: 21.25415780634284, y: 210.2505792004969 },
  { x: 22.54107081028819, y: 210.35024758684673 },
  { x: 23.830525018273296, y: 210.4078383621197 },
  { x: 25.12119073050991, y: 210.42148994661235 },
  { x: 26.411516630578415, y: 210.3893703095052 },
  { x: 27.699729785427824, y: 210.30882005122194 },
  { x: 28.983599254302305, y: 210.17629330566038 },
  { x: 30.260229246551916, y: 209.9862348825943 },
  { x: 31.52453735409714, y: 209.72709116830788 },
  { x: 32.78444267789908, y: 209.45417767399212 },
  { x: 34.05214890712537, y: 209.21119719935393 },
  { x: 35.313856712862474, y: 208.93887468272186 },
  { x: 36.56995023060478, y: 208.6417606522601 },
  { x: 37.82048855812065, y: 208.3218939809773 },
  { x: 39.06517620656825, y: 207.98010203763062 },
  { x: 40.303835882642495, y: 207.61703489767203 },
  { x: 41.53620164638571, y: 207.23304714771174 },
  { x: 42.76177116676681, y: 206.82802059221305 },
  { x: 43.98024895494394, y: 206.4020143289443 },
  { x: 45.191132679886, y: 205.95499880902136 },
  { x: 46.3938609127935, y: 205.48641260364465 },
  { x: 47.58796087151952, y: 204.99631481058262 },
  { x: 48.772752931727844, y: 204.48405535438323 },
  { x: 49.94761656685062, y: 203.9494864906255 },
  { x: 51.11178350589908, y: 203.39201724162584 },
  { x: 52.264485477884485, y: 202.81114527635313 },
  { x: 53.40489511404969, y: 202.20645691042878 },
  { x: 54.53203730121665, y: 201.57744981282167 },
  { x: 55.64490737732313, y: 200.9236216525007 },
  { x: 56.74253022919111, y: 200.24438145178223 },
  { x: 57.823605705916506, y: 199.53910868409835 },
  { x: 58.886981401016186, y: 198.8074783117231 },
  { x: 59.93132761470191, y: 198.0488698080886 },
  { x: 60.95525554941706, y: 197.26298768435308 },
  { x: 61.957228663184125, y: 196.44927051171697 },
  { x: 62.93568086514137, y: 195.6073932524543 },
  { x: 63.888986966658756, y: 194.73717861326 },
  { x: 64.81540358356945, y: 193.83841975194477 },
  { x: 65.71315778282248, y: 192.91102802185603 },
  { x: 66.58106760905049, y: 191.95559440067746 },
  { x: 67.42897284068651, y: 190.9824019001048 },
  { x: 68.26086257709525, y: 189.99538052173443 },
  { x: 69.07576170509867, y: 188.99435297226123 },
  { x: 69.87272466040291, y: 187.97899421395923 },
  { x: 70.6504512921039, y: 186.9488314646814 },
  { x: 71.40781874260269, y: 185.90362833335436 },
  { x: 72.14343821434267, y: 184.8430006844837 },
  { x: 72.85586181199886, y: 183.76662348034344 },
  { x: 73.54337570028864, y: 182.6742307809759 },
  { x: 74.20420694616102, y: 181.5654089020025 },
  { x: 74.83619848107062, y: 180.43998055011815 },
  { x: 75.43710458981953, y: 179.29759113871268 },
  { x: 76.00429542171545, y: 178.13815202113352 },
  { x: 76.53478653945588, y: 176.96145635519142 },
  { x: 77.02482523474954, y: 175.76738594534956 },
  { x: 77.47033376157917, y: 174.55597034049222 },
  { x: 77.86605241856016, y: 173.32747548057696 },
  { x: 78.20485992460438, y: 172.0820491100248 },
  { x: 78.47691650127881, y: 170.82040040205604 },
  { x: 78.66555657790416, y: 169.54379995869064 },
  { x: 78.76247691802494, y: 168.25821665453353 },
  { x: 78.93016683576441, y: 166.97836583390793 },
  { x: 79.06337320566215, y: 165.69452591391763 },
  { x: 79.16906956438534, y: 164.40805614323503 },
  { x: 79.25006305593139, y: 163.11981343950146 },
  { x: 79.30762428232022, y: 161.83032968263217 },
  { x: 79.34263971007728, y: 160.53998900812155 },
  { x: 79.35534573027603, y: 159.24926419811658 },
  { x: 79.34606738064251, y: 157.95848029034326 },
  { x: 79.3148637589451, y: 156.66808051806427 },
  { x: 79.26170531629957, y: 155.37836037012153 },
  { x: 79.18623746609576, y: 154.0897926286619 },
  { x: 79.0884011105653, y: 152.80276142917984 },
  { x: 78.96801895640306, y: 151.5175622605171 },
  { x: 78.82447047704123, y: 150.23478610035738 },
  { x: 78.65769657471144, y: 148.95484663307928 },
  { x: 78.46704717396162, y: 147.6781870919455 },
  { x: 78.25234498148673, y: 146.40539845463968 },
  { x: 78.01285127518214, y: 145.13701260107717 },
  { x: 77.7483592128586, y: 143.87362050894163 },
  { x: 77.45833691460079, y: 142.61584270480088 },
  { x: 77.14222295160927, y: 141.36438836187534 },
  { x: 76.79957409062125, y: 140.11996665338538 },
  { x: 76.42988800060563, y: 138.88322765478304 },
  { x: 76.03272144829965, y: 137.65508738147804 },
  { x: 75.60760165155642, y: 136.43631410445906 },
  { x: 75.15402627934478, y: 135.22785338802 },
  { x: 74.6717293917071, y: 134.0306212475706 },
  { x: 74.16029730426483, y: 132.84547460075206 },
  { x: 73.61931633263939, y: 131.6735658540476 },
  { x: 73.04860918352567, y: 130.5158110228669 },
  { x: 72.44790991696604, y: 129.37336251369305 },
  { x: 71.81715943519212, y: 128.24719543970414 },
  { x: 71.15609179824628, y: 127.13855085403583 },
  { x: 70.46494339720196, y: 126.04843341875038 },
  { x: 69.74371423205919, y: 124.97796599144675 },
  { x: 68.99255204723887, y: 123.92824188083969 },
  { x: 68.211781880467, y: 122.90044304229654 },
  { x: 67.40175831835381, y: 121.89548549122698 },
  { x: 66.56301324081458, y: 120.91437388969325 },
  { x: 65.69610807664878, y: 119.95811289975754 },
  { x: 64.80166335242427, y: 119.02750034129284 },
  { x: 63.880476888014, y: 118.12336358305625 },
  { x: 62.933346503290906, y: 117.24647089603656 },
  { x: 61.96118821366466, y: 116.397354160149 },
  { x: 60.964947583429144, y: 115.57663390196151 },
  { x: 59.94565882353075, y: 114.7847533547368 },
  { x: 58.90435614491589, y: 114.02200800731666 },
  { x: 57.84216240518354, y: 113.28863425077459 },
  { x: 56.76020046193264, y: 112.58472073176317 },
  { x: 55.659593172762165, y: 111.91041519470326 },
  { x: 54.54140429750271, y: 111.26562899294234 },
  { x: 53.40687488928996, y: 110.65006663763857 },
  { x: 52.256920963533595, y: 110.06381677544452 },
  { x: 51.092754024485124, y: 109.50631797756068 },
  { x: 49.9153491853226, y: 108.97730430402942 },
  { x: 48.725711108108236, y: 108.47648026600889 },
  { x: 47.52481490602009, y: 108.00319578804708 },
  { x: 46.31360614335202, y: 107.55703718576542 },
  { x: 45.09294173774533, y: 107.13747257924861 },
  { x: 43.8635899601888, y: 106.7438814419288 },
  { x: 42.62643727720789, y: 106.37567279612236 },
  { x: 41.38219286202304, y: 106.03225566414557 },
  { x: 40.13144769231789, y: 105.71315726385153 },
  { x: 38.874970039081205, y: 105.41749112871476 },
  { x: 37.61332133111246, y: 105.14484357435666 },
  { x: 36.34706299721114, y: 104.89441678090431 },
  { x: 35.07652007510327, y: 104.66671307938881 },
  { x: 33.80201760251485, y: 104.46226434972547 },
  { x: 32.52391016605608, y: 104.28204570509233 },
  { x: 31.2424932545688, y: 104.12676631870978 },
  { x: 29.958180552431568, y: 103.99748995040842 },
  { x: 28.67150393955968, y: 103.89495532229282 },
  { x: 27.382877100331708, y: 103.81996025423594 },
  { x: 26.092950110199673, y: 103.77347985941581 },
  { x: 24.80228439796306, y: 103.75631195770539 },
  { x: 23.511589136842264, y: 103.76931346674598 },
  { x: 22.22157350005768, y: 103.81325265752636 },
  { x: 20.933005758598075, y: 103.88910464322456 },
  { x: 19.646801927873117, y: 103.99740130375586 },
  { x: 18.363818925524132, y: 104.13891091010905 },
  { x: 17.084987541402878, y: 104.31422443996779 },
  { x: 15.811415858666226, y: 104.52402151766829 },
  { x: 14.544034667165949, y: 104.76862718093656 },
  { x: 13.28399637338519, y: 105.04854376080372 },
  { x: 12.032409060480818, y: 105.36412584387996 },
  { x: 10.7903808116097, y: 105.71543252793363 },
  { x: 9.55906403325498, y: 106.10261155738569 },
  { x: 8.339596357457712, y: 106.52560383446774 },
  { x: 7.1331006418168545, y: 106.98432071252726 },
  { x: 5.9406701950471845, y: 107.47846670272239 },
  { x: 4.763398325863481, y: 108.00765766955875 },
  { x: 3.602260147443786, y: 108.57145037977361 },
  { x: 2.4582898707345127, y: 109.16925385568328 },
  { x: 1.3323296389348804, y: 109.80038847295157 },
  { x: 0.2252511441282928, y: 110.46402686282136 },
  { x: -0.8622216660227627, y: 111.1593121076513 },
  { x: -1.9294534905083478, y: 111.88535774091594 },
  { x: -2.975823802760616, y: 112.64110000278465 },
  { x: -4.000785948422179, y: 113.42565242673196 },
  { x: -5.003955791998655, y: 114.23789215515889 },
  { x: -5.985052619090304, y: 115.07663723269812 },
  { x: -6.943633196434379, y: 115.94103074170835 },
  { x: -7.879771396241337, y: 116.82974298240133 },
  { x: -8.793038759690523, y: 117.74185793936738 },
  { x: -9.683627354529127, y: 118.67619365723915 },
  { x: -10.5514485341046, y: 119.63168637618608 },
  { x: -11.396457975090668, y: 120.60742008079848 },
  { x: -12.218803421908245, y: 121.60233101124578 },
  { x: -13.018617844536154, y: 122.61544405434988 },
  { x: -13.796063761837408, y: 123.64581364581696 },
  { x: -14.551303692675008, y: 124.69261241688989 },
  { x: -15.284514930354058, y: 125.75492435215898 },
  { x: -15.995800895969197, y: 126.83204027840384 },
  { x: -16.685516176130623, y: 127.92310327798315 },
  { x: -17.35388238746971, y: 129.02734507990814 },
  { x: -18.000884755544366, y: 130.1442929020319 },
  { x: -18.626981288059426, y: 131.27306027782893 },
  { x: -19.232127661688626, y: 132.4131744251523 },
  { x: -19.816663688600062, y: 133.56404436631837 },
  { x: -20.380426849930732, y: 134.72519731918013 },
  { x: -20.92375695784874, y: 135.89607185493819 },
  { x: -21.446506267933174, y: 137.0762838380981 },
  { x: -21.94858613353148, y: 138.2653900353972 },
  { x: -22.429967005759476, y: 139.46306540910936 },
  { x: -22.890117004701867, y: 140.669044019277 },
  { x: -23.328637220422177, y: 141.8830599259425 },
  { x: -23.744582088626547, y: 143.10499493356906 },
  { x: -24.13656281175837, y: 144.33481949327253 },
  { x: -24.501624501399323, y: 145.5728881916631 },
  { x: -24.83270497422963, y: 146.82047163076064 },
  { x: -25.164657139143348, y: 146.03491454475113 },
  { x: -25.50396697621867, y: 144.7895472719673 },
  { x: -25.843276813293993, y: 143.5441209014151 },
  { x: -26.182586650369316, y: 142.29869453086295 },
  { x: -26.52189648744464, y: 141.05326816031075 },
  { x: -26.86119155007787, y: 139.80790088752693 },
  { x: -27.200501387153192, y: 138.56247451697476 },
  { x: -27.539811224228515, y: 137.3170481464226 },
  { x: -27.879121061303838, y: 136.07165132475458 },
  { x: -28.21843089837916, y: 134.82625450308657 },
  { x: -28.557740735454484, y: 133.58082813253438 },
  { x: -28.897050572529807, y: 132.3354313108664 },
  { x: -29.23636040960513, y: 131.0900344891984 },
  { x: -29.575670246680453, y: 129.84460811864622 },
  { x: -29.914980083755776, y: 128.59918174809403 },
  { x: -30.2542899208311, y: 127.35378492642604 },
  { x: -30.59359975790642, y: 126.10838810475803 },
  { x: -30.93289482053965, y: 124.86296173420584 },
  { x: -31.272219432057067, y: 123.61756491253784 },
  { x: -31.611514494690297, y: 122.37216809086985 },
  { x: -31.95082433176562, y: 121.12674172031767 },
  { x: -32.29013416884094, y: 119.88131534976549 },
  { x: -32.62944400591626, y: 118.63591852809749 },
  { x: -32.96875384299159, y: 117.3905217064295 },
  { x: -33.30806368006691, y: 116.14509533587731 },
  { x: -33.647373517142235, y: 114.8996985142093 },
  { x: -33.986683354217554, y: 113.65427214365712 },
  { x: -34.32597841685079, y: 112.40887532198913 },
  { x: -34.665288253926114, y: 111.16347850032113 },
  { x: -35.004598091001434, y: 109.91805212976895 },
  { x: -35.34390792807676, y: 108.67265530810096 },
  { x: -35.68321776515208, y: 107.42722893754878 },
  { x: -36.022527602227406, y: 106.18183211588078 },
  { x: -36.361837439302725, y: 104.93643529421279 },
  { x: -36.70114727637805, y: 103.69100892366059 },
  { x: -37.04045711345337, y: 102.44558255310841 },
  { x: -37.3797669505287, y: 101.20018573144041 },
  { x: -37.71907678760402, y: 99.9547889097724 },
  { x: -38.05838662467934, y: 98.70936253922024 },
  { x: -38.39769646175466, y: 97.46396571755223 },
  { x: -38.736991524387896, y: 96.21853934700003 },
  { x: -39.076301361463216, y: 94.97314252533204 },
  { x: -39.41561119853854, y: 93.72771615477986 },
  { x: -39.75492103561386, y: 92.48231933311186 },
  { x: -40.09423087268919, y: 91.23692251144386 },
  { x: -40.43354070976451, y: 89.99149614089168 },
  { x: -40.772850546839834, y: 88.74609931922369 },
  { x: -41.11216038391515, y: 87.50067294867151 },
  { x: -41.45147022099048, y: 86.25527612700351 },
  { x: -41.79076528362371, y: 85.00984975645132 },
  { x: -42.130075120699026, y: 83.76445293478332 },
  { x: -42.46938495777435, y: 82.51905611311533 },
  { x: -42.80869479484968, y: 81.27362974256314 },
  { x: -43.148004631925005, y: 80.02823292089515 },
  { x: -43.48731446900032, y: 78.78280655034297 },
  { x: -43.826624306075644, y: 77.53740972867497 },
  { x: -44.16593414315097, y: 76.29198335812278 },
  { x: -44.5052439802263, y: 75.04658653645478 },
  { x: -44.84455381730161, y: 73.80118971478679 },
  { x: -45.183863654376935, y: 72.55576334423459 },
  { x: -45.52317349145226, y: 71.3103665225666 },
  { x: -45.86248332852759, y: 70.06494015201442 },
  { x: -46.201778391160815, y: 68.81954333034642 },
  { x: -46.54108822823614, y: 67.57411695979424 },
  { x: -46.88039806531146, y: 66.32872013812624 },
  { x: -47.21970790238678, y: 65.08332331645823 },
  { x: -47.55901773946211, y: 63.83789694590605 },
  { x: -47.89832757653743, y: 62.59250012423806 },
  { x: -48.23763741361275, y: 61.347073753685876 },
  { x: -48.57694725068807, y: 60.10167693201788 },
  { x: -48.916242313321305, y: 58.85628011034988 },
  { x: -49.25555215039663, y: 57.61085373979769 },
  { x: -49.59486198747195, y: 56.365456918129695 },
  { x: -49.93417182454727, y: 55.12003054757752 },
  { x: -50.2734816616226, y: 53.87463372590951 },
  { x: -50.61279149869792, y: 52.62920735535733 },
  { x: -50.95210133577324, y: 51.383810533689335 },
  { x: -51.29141117284856, y: 50.13839893757925 },
  { x: -51.63072100992389, y: 48.89298734146915 },
  { x: -51.970030846999215, y: 47.64757574535906 },
  { x: -52.309340684074535, y: 46.402164149248975 },
  { x: -52.648650521149854, y: 45.15676732758097 },
  { x: -52.98796035822518, y: 43.91134095702879 },
  { x: -53.32725542085841, y: 42.66594413536079 },
  { x: -53.66656525793373, y: 41.4205325392507 },
  { x: -54.00587509500906, y: 40.17512094314061 },
  { x: -54.345184932084386, y: 38.92970934703052 },
  { x: -54.6844947691597, y: 37.68429775092043 },
  { x: -55.023804606235025, y: 36.43890092925243 },
  { x: -55.36311444331035, y: 35.193474558700245 },
  { x: -55.70242428038568, y: 33.94807773703225 },
  { x: -56.04173411746099, y: 32.702666140922155 },
  { x: -56.38104395453632, y: 31.45725454481207 },
  { x: -56.72033901716955, y: 30.211842948701978 },
  { x: -57.05964885424487, y: 28.966431352591883 },
  { x: -57.398958691320196, y: 27.721019756481798 },
  { x: -57.738268528395515, y: 26.475608160371703 },
  { x: -58.07757836547084, y: 25.230211338703707 },
  { x: -58.41688820254616, y: 23.98479974259362 },
  { x: -58.75619803962148, y: 22.739388146483524 },
  { x: -59.09550787669681, y: 21.493976550373432 },
  { x: -59.434817713772134, y: 20.248564954263344 },
  { x: -59.77412755084745, y: 19.003153358153256 },
  { x: -60.11343738792277, y: 17.757756536485253 },
  { x: -60.4527472249981, y: 16.512344940375165 },
  { x: -60.792042287631325, y: 15.266933344265073 },
  { x: -61.13135212470665, y: 14.021521748154983 },
  { x: -61.47066196178198, y: 12.776110152044893 },
  { x: -61.809971798857305, y: 11.530698555934803 },
  { x: -62.14928163593262, y: 10.28528695982471 },
  { x: -62.48859147300794, y: 9.039875363714621 },
  { x: -62.82790131008327, y: 7.794478542046622 },
  { x: -63.167211147158596, y: 6.54906694593653 },
  { x: -63.50652098423391, y: 5.30365534982644 },
  { x: -63.845830821309235, y: 4.05824375371635 },
  { x: -64.18514065838455, y: 2.8128321576062585 },
  { x: -64.52443572101778, y: 1.5674205614961683 },
  { x: -64.86374555809311, y: 0.32200896538607776 },
  { x: -65.62684549212344, y: -0.6618063590504228 },
  { x: -66.588085469044, y: -1.5233188518527894 },
  { x: -67.54932544596456, y: -2.384831344655156 },
  { x: -68.51055064844303, y: -3.2463438374575224 },
  { x: -69.4717906253636, y: -4.107841555817798 },
  { x: -70.43303060228415, y: -4.969354048620164 },
  { x: -71.39425580476262, y: -5.830866541422531 },
  { x: -72.35549578168317, y: -6.692379034224897 },
  { x: -73.31673575860373, y: -7.553891527027265 },
  { x: -74.2779609610822, y: -8.41540401982963 }
];

// ── fourier.js
// fonction dft(x)!

/*  dft pour discrete fourier transform

    x est une liste de valeurs.
    Pour chaque valeur de la liste, on calcule une approximation
    de la partie réelle et la partie imaginaire du paramètre, à
    l'aide de la formule de Fourier.

    La valeur renvoyée, X, est une liste de liste, comprenant pour
    chaque valeur de x (entrée) :
    - la partie réelle
    - la partie imaginaire
    - la fréquence (vitesse)
    - l'amplitude (taille)
    - la phase (décalage à l'origine)
*/

function dft(x) {
    // On initialise la valeur de retour
    var X = [];

    for (i = 0; i < x.length; i++) {
        var re = 0;
        var im = 0;
        for (j = 0; j < x.length; j++) {
            var phi = (TWO_PI * i * j) / x.length;
            re += x[j] * cos(phi);
            im -= x[j] * sin(phi);
        }
        re = re / x.length;
        im = im / x.length;

        var freq = i;
        var amp = sqrt(re * re + im * im);
        var phase = atan2(im, re);
        X[i] = {
            re,
            im,
            freq,
            amp,
            phase
        };
    }
    return X;
}
